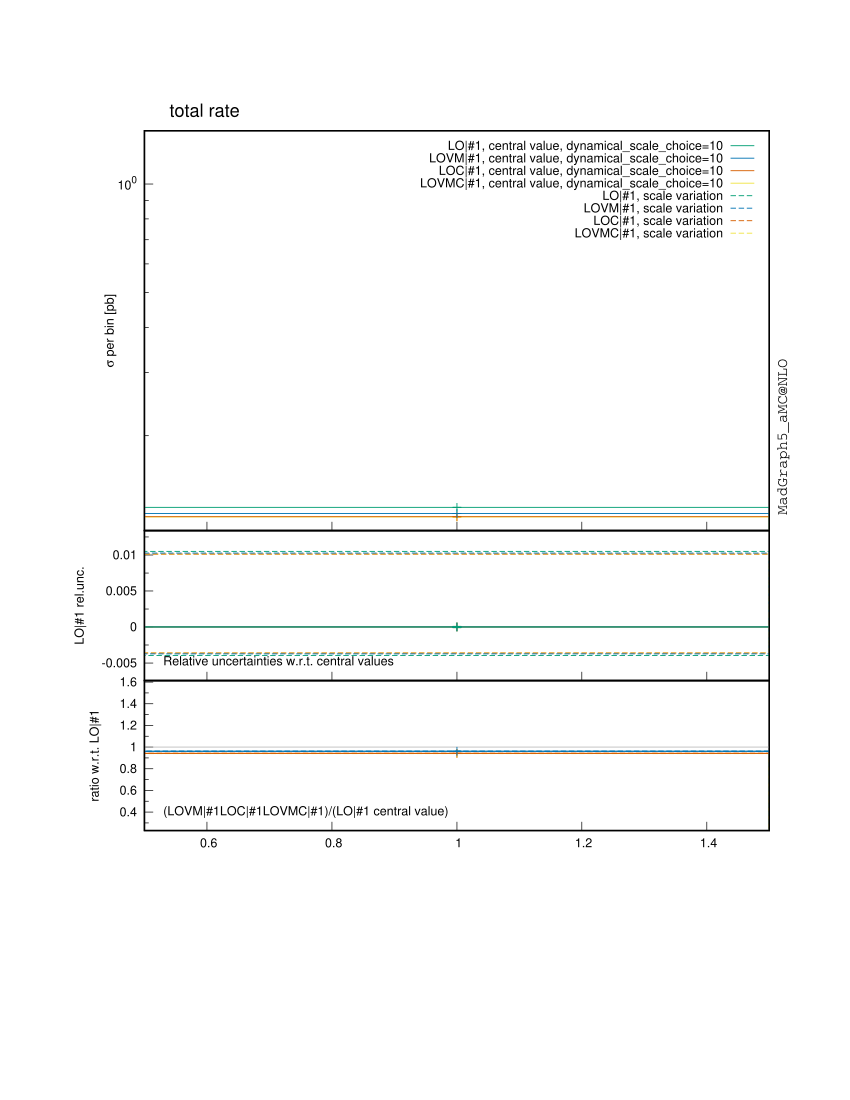

Generate this figure with gnuplot:

################################################################################
#
# This gnuplot file was generated by MadGraph5_aMC@NLO project, a program which 
# automatically generates Feynman diagrams and matrix elements for arbitrary
# high-energy processes in the Standard Model and beyond. It also perform the
# integration and/or generate events for these processes, at LO and NLO accuracy.
#
# For more information, visit madgraph.phys.ucl.ac.be and amcatnlo.web.cern.ch
#
################################################################################
# /farmstorage/marcozaro/MadGraph/mg5amcnlo/mupmum_wwvv_loonly/bin/internal/histograms.py /farmstorage/marcozaro/MadGraph/mg5amcnlo/mupmum_wwvv_loonly/SubProcesses/P0_mupmum_wpwmvevex/all_G2_2/MADatNLO.HwU /farmstorage/marcozaro/MadGraph/mg5amcnlo/mupmum_wwvv_loonly/SubProcesses/P0_mupmum_wpwmvmvmx/all_G2_150/MADatNLO.HwU /farmstorage/marcozaro/MadGraph/mg5amcnlo/mupmum_wwvv_loonly/SubProcesses/P0_mupmum_wpwmvevex/all_G2_1/MADatNLO.HwU /farmstorage/marcozaro/MadGraph/mg5amcnlo/mupmum_wwvv_loonly/SubProcesses/P0_mupmum_wpwmvevex/all_G2_4/MADatNLO.HwU /farmstorage/marcozaro/MadGraph/mg5amcnlo/mupmum_wwvv_loonly/SubProcesses/P0_mupmum_wpwmvevex/all_G2_3/MADatNLO.HwU /farmstorage/marcozaro/MadGraph/mg5amcnlo/mupmum_wwvv_loonly/SubProcesses/P0_mupmum_wpwmvmvmx/all_G3_85/MADatNLO.HwU /farmstorage/marcozaro/MadGraph/mg5amcnlo/mupmum_wwvv_loonly/SubProcesses/P0_mupmum_wpwmvevex/all_G1_6/MADatNLO.HwU /farmstorage/marcozaro/MadGraph/mg5amcnlo/mupmum_wwvv_loonly/SubProcesses/P0_mupmum_wpwmvmvmx/all_G3_80/MADatNLO.HwU /farmstorage/marcozaro/MadGraph/mg5amcnlo/mupmum_wwvv_loonly/SubProcesses/P0_mupmum_wpwmvevex/all_G1_5/MADatNLO.HwU /farmstorage/marcozaro/MadGraph/mg5amcnlo/mupmum_wwvv_loonly/SubProcesses/P0_mupmum_wpwmvmvmx/all_G3_9/MADatNLO.HwU /farmstorage/marcozaro/MadGraph/mg5amcnlo/mupmum_wwvv_loonly/SubProcesses/P0_mupmum_wpwmvmvmx/all_G3_81/MADatNLO.HwU /farmstorage/marcozaro/MadGraph/mg5amcnlo/mupmum_wwvv_loonly/SubProcesses/P0_mupmum_wpwmvevex/all_G1_2/MADatNLO.HwU /farmstorage/marcozaro/MadGraph/mg5amcnlo/mupmum_wwvv_loonly/SubProcesses/P0_mupmum_wpwmvmvmx/all_G3_42/MADatNLO.HwU /farmstorage/marcozaro/MadGraph/mg5amcnlo/mupmum_wwvv_loonly/SubProcesses/P0_mupmum_wpwmvmvmx/all_G2_14/MADatNLO.HwU /farmstorage/marcozaro/MadGraph/mg5amcnlo/mupmum_wwvv_loonly/SubProcesses/P0_mupmum_wpwmvmvmx/all_G3_22/MADatNLO.HwU /farmstorage/marcozaro/MadGraph/mg5amcnlo/mupmum_wwvv_loonly/SubProcesses/P0_mupmum_wpwmvmvmx/all_G3_38/MADatNLO.HwU /farmstorage/marcozaro/MadGraph/mg5amcnlo/mupmum_wwvv_loonly/SubProcesses/P0_mupmum_wpwmvmvmx/all_G3_57/MADatNLO.HwU /farmstorage/marcozaro/MadGraph/mg5amcnlo/mupmum_wwvv_loonly/SubProcesses/P0_mupmum_wpwmvmvmx/all_G3_71/MADatNLO.HwU /farmstorage/marcozaro/MadGraph/mg5amcnlo/mupmum_wwvv_loonly/SubProcesses/P0_mupmum_wpwmvmvmx/all_G3_86/MADatNLO.HwU /farmstorage/marcozaro/MadGraph/mg5amcnlo/mupmum_wwvv_loonly/SubProcesses/P0_mupmum_wpwmvevex/all_G1_1/MADatNLO.HwU /farmstorage/marcozaro/MadGraph/mg5amcnlo/mupmum_wwvv_loonly/SubProcesses/P0_mupmum_wpwmvmvmx/all_G2_399/MADatNLO.HwU /farmstorage/marcozaro/MadGraph/mg5amcnlo/mupmum_wwvv_loonly/SubProcesses/P0_mupmum_wpwmvmvmx/all_G3_33/MADatNLO.HwU /farmstorage/marcozaro/MadGraph/mg5amcnlo/mupmum_wwvv_loonly/SubProcesses/P0_mupmum_wpwmvmvmx/all_G2_120/MADatNLO.HwU /farmstorage/marcozaro/MadGraph/mg5amcnlo/mupmum_wwvv_loonly/SubProcesses/P0_mupmum_wpwmvmvmx/all_G3_51/MADatNLO.HwU /farmstorage/marcozaro/MadGraph/mg5amcnlo/mupmum_wwvv_loonly/SubProcesses/P0_mupmum_wpwmvmvmx/all_G3_2/MADatNLO.HwU /farmstorage/marcozaro/MadGraph/mg5amcnlo/mupmum_wwvv_loonly/SubProcesses/P0_mupmum_wpwmvmvmx/all_G3_66/MADatNLO.HwU /farmstorage/marcozaro/MadGraph/mg5amcnlo/mupmum_wwvv_loonly/SubProcesses/P0_mupmum_wpwmvmvmx/all_G3_60/MADatNLO.HwU /farmstorage/marcozaro/MadGraph/mg5amcnlo/mupmum_wwvv_loonly/SubProcesses/P0_mupmum_wpwmvevex/all_G1_3/MADatNLO.HwU /farmstorage/marcozaro/MadGraph/mg5amcnlo/mupmum_wwvv_loonly/SubProcesses/P0_mupmum_wpwmvmvmx/all_G3_61/MADatNLO.HwU /farmstorage/marcozaro/MadGraph/mg5amcnlo/mupmum_wwvv_loonly/SubProcesses/P0_mupmum_wpwmvmvmx/all_G3_89/MADatNLO.HwU /farmstorage/marcozaro/MadGraph/mg5amcnlo/mupmum_wwvv_loonly/SubProcesses/P0_mupmum_wpwmvmvmx/all_G3_53/MADatNLO.HwU /farmstorage/marcozaro/MadGraph/mg5amcnlo/mupmum_wwvv_loonly/SubProcesses/P0_mupmum_wpwmvmvmx/all_G3_84/MADatNLO.HwU /farmstorage/marcozaro/MadGraph/mg5amcnlo/mupmum_wwvv_loonly/SubProcesses/P0_mupmum_wpwmvmvmx/all_G3_73/MADatNLO.HwU /farmstorage/marcozaro/MadGraph/mg5amcnlo/mupmum_wwvv_loonly/SubProcesses/P0_mupmum_wpwmvevex/all_G1_4/MADatNLO.HwU /farmstorage/marcozaro/MadGraph/mg5amcnlo/mupmum_wwvv_loonly/SubProcesses/P0_mupmum_wpwmvmvmx/all_G3_37/MADatNLO.HwU /farmstorage/marcozaro/MadGraph/mg5amcnlo/mupmum_wwvv_loonly/SubProcesses/P0_mupmum_wpwmvmvmx/all_G3_93/MADatNLO.HwU /farmstorage/marcozaro/MadGraph/mg5amcnlo/mupmum_wwvv_loonly/SubProcesses/P0_mupmum_wpwmvmvmx/all_G3_31/MADatNLO.HwU /farmstorage/marcozaro/MadGraph/mg5amcnlo/mupmum_wwvv_loonly/SubProcesses/P0_mupmum_wpwmvmvmx/all_G2_128/MADatNLO.HwU /farmstorage/marcozaro/MadGraph/mg5amcnlo/mupmum_wwvv_loonly/SubProcesses/P0_mupmum_wpwmvmvmx/all_G2_350/MADatNLO.HwU /farmstorage/marcozaro/MadGraph/mg5amcnlo/mupmum_wwvv_loonly/SubProcesses/P0_mupmum_wpwmvmvmx/all_G3_13/MADatNLO.HwU /farmstorage/marcozaro/MadGraph/mg5amcnlo/mupmum_wwvv_loonly/SubProcesses/P0_mupmum_wpwmvmvmx/all_G3_59/MADatNLO.HwU /farmstorage/marcozaro/MadGraph/mg5amcnlo/mupmum_wwvv_loonly/SubProcesses/P0_mupmum_wpwmvmvmx/all_G3_24/MADatNLO.HwU /farmstorage/marcozaro/MadGraph/mg5amcnlo/mupmum_wwvv_loonly/SubProcesses/P0_mupmum_wpwmvmvmx/all_G3_52/MADatNLO.HwU /farmstorage/marcozaro/MadGraph/mg5amcnlo/mupmum_wwvv_loonly/SubProcesses/P0_mupmum_wpwmvmvmx/all_G3_65/MADatNLO.HwU /farmstorage/marcozaro/MadGraph/mg5amcnlo/mupmum_wwvv_loonly/SubProcesses/P0_mupmum_wpwmvmvmx/all_G3_8/MADatNLO.HwU /farmstorage/marcozaro/MadGraph/mg5amcnlo/mupmum_wwvv_loonly/SubProcesses/P0_mupmum_wpwmvmvmx/all_G3_41/MADatNLO.HwU /farmstorage/marcozaro/MadGraph/mg5amcnlo/mupmum_wwvv_loonly/SubProcesses/P0_mupmum_wpwmvmvmx/all_G3_29/MADatNLO.HwU /farmstorage/marcozaro/MadGraph/mg5amcnlo/mupmum_wwvv_loonly/SubProcesses/P0_mupmum_wpwmvmvmx/all_G3_17/MADatNLO.HwU /farmstorage/marcozaro/MadGraph/mg5amcnlo/mupmum_wwvv_loonly/SubProcesses/P0_mupmum_wpwmvmvmx/all_G3_54/MADatNLO.HwU /farmstorage/marcozaro/MadGraph/mg5amcnlo/mupmum_wwvv_loonly/SubProcesses/P0_mupmum_wpwmvmvmx/all_G3_20/MADatNLO.HwU /farmstorage/marcozaro/MadGraph/mg5amcnlo/mupmum_wwvv_loonly/SubProcesses/P0_mupmum_wpwmvmvmx/all_G3_46/MADatNLO.HwU /farmstorage/marcozaro/MadGraph/mg5amcnlo/mupmum_wwvv_loonly/SubProcesses/P0_mupmum_wpwmvmvmx/all_G3_91/MADatNLO.HwU /farmstorage/marcozaro/MadGraph/mg5amcnlo/mupmum_wwvv_loonly/SubProcesses/P0_mupmum_wpwmvmvmx/all_G3_36/MADatNLO.HwU /farmstorage/marcozaro/MadGraph/mg5amcnlo/mupmum_wwvv_loonly/SubProcesses/P0_mupmum_wpwmvmvmx/all_G3_55/MADatNLO.HwU /farmstorage/marcozaro/MadGraph/mg5amcnlo/mupmum_wwvv_loonly/SubProcesses/P0_mupmum_wpwmvmvmx/all_G2_329/MADatNLO.HwU /farmstorage/marcozaro/MadGraph/mg5amcnlo/mupmum_wwvv_loonly/SubProcesses/P0_mupmum_wpwmvmvmx/all_G3_7/MADatNLO.HwU /farmstorage/marcozaro/MadGraph/mg5amcnlo/mupmum_wwvv_loonly/SubProcesses/P0_mupmum_wpwmvmvmx/all_G3_28/MADatNLO.HwU /farmstorage/marcozaro/MadGraph/mg5amcnlo/mupmum_wwvv_loonly/SubProcesses/P0_mupmum_wpwmvmvmx/all_G3_82/MADatNLO.HwU /farmstorage/marcozaro/MadGraph/mg5amcnlo/mupmum_wwvv_loonly/SubProcesses/P0_mupmum_wpwmvmvmx/all_G3_18/MADatNLO.HwU /farmstorage/marcozaro/MadGraph/mg5amcnlo/mupmum_wwvv_loonly/SubProcesses/P0_mupmum_wpwmvmvmx/all_G3_47/MADatNLO.HwU /farmstorage/marcozaro/MadGraph/mg5amcnlo/mupmum_wwvv_loonly/SubProcesses/P0_mupmum_wpwmvmvmx/all_G3_44/MADatNLO.HwU /farmstorage/marcozaro/MadGraph/mg5amcnlo/mupmum_wwvv_loonly/SubProcesses/P0_mupmum_wpwmvmvmx/all_G3_56/MADatNLO.HwU /farmstorage/marcozaro/MadGraph/mg5amcnlo/mupmum_wwvv_loonly/SubProcesses/P0_mupmum_wpwmvmvmx/all_G3_50/MADatNLO.HwU /farmstorage/marcozaro/MadGraph/mg5amcnlo/mupmum_wwvv_loonly/SubProcesses/P0_mupmum_wpwmvmvmx/all_G3_48/MADatNLO.HwU /farmstorage/marcozaro/MadGraph/mg5amcnlo/mupmum_wwvv_loonly/SubProcesses/P0_mupmum_wpwmvmvmx/all_G3_64/MADatNLO.HwU /farmstorage/marcozaro/MadGraph/mg5amcnlo/mupmum_wwvv_loonly/SubProcesses/P0_mupmum_wpwmvmvmx/all_G3_58/MADatNLO.HwU /farmstorage/marcozaro/MadGraph/mg5amcnlo/mupmum_wwvv_loonly/SubProcesses/P0_mupmum_wpwmvmvmx/all_G3_99/MADatNLO.HwU /farmstorage/marcozaro/MadGraph/mg5amcnlo/mupmum_wwvv_loonly/SubProcesses/P0_mupmum_wpwmvmvmx/all_G3_76/MADatNLO.HwU /farmstorage/marcozaro/MadGraph/mg5amcnlo/mupmum_wwvv_loonly/SubProcesses/P0_mupmum_wpwmvmvmx/all_G3_79/MADatNLO.HwU /farmstorage/marcozaro/MadGraph/mg5amcnlo/mupmum_wwvv_loonly/SubProcesses/P0_mupmum_wpwmvmvmx/all_G3_40/MADatNLO.HwU /farmstorage/marcozaro/MadGraph/mg5amcnlo/mupmum_wwvv_loonly/SubProcesses/P0_mupmum_wpwmvmvmx/all_G3_96/MADatNLO.HwU /farmstorage/marcozaro/MadGraph/mg5amcnlo/mupmum_wwvv_loonly/SubProcesses/P0_mupmum_wpwmvmvmx/all_G3_21/MADatNLO.HwU /farmstorage/marcozaro/MadGraph/mg5amcnlo/mupmum_wwvv_loonly/SubProcesses/P0_mupmum_wpwmvmvmx/all_G3_88/MADatNLO.HwU /farmstorage/marcozaro/MadGraph/mg5amcnlo/mupmum_wwvv_loonly/SubProcesses/P0_mupmum_wpwmvmvmx/all_G3_98/MADatNLO.HwU /farmstorage/marcozaro/MadGraph/mg5amcnlo/mupmum_wwvv_loonly/SubProcesses/P0_mupmum_wpwmvmvmx/all_G3_23/MADatNLO.HwU /farmstorage/marcozaro/MadGraph/mg5amcnlo/mupmum_wwvv_loonly/SubProcesses/P0_mupmum_wpwmvmvmx/all_G2_2/MADatNLO.HwU /farmstorage/marcozaro/MadGraph/mg5amcnlo/mupmum_wwvv_loonly/SubProcesses/P0_mupmum_wpwmvmvmx/all_G2_88/MADatNLO.HwU /farmstorage/marcozaro/MadGraph/mg5amcnlo/mupmum_wwvv_loonly/SubProcesses/P0_mupmum_wpwmvmvmx/all_G3_5/MADatNLO.HwU /farmstorage/marcozaro/MadGraph/mg5amcnlo/mupmum_wwvv_loonly/SubProcesses/P0_mupmum_wpwmvmvmx/all_G3_15/MADatNLO.HwU /farmstorage/marcozaro/MadGraph/mg5amcnlo/mupmum_wwvv_loonly/SubProcesses/P0_mupmum_wpwmvmvmx/all_G3_11/MADatNLO.HwU /farmstorage/marcozaro/MadGraph/mg5amcnlo/mupmum_wwvv_loonly/SubProcesses/P0_mupmum_wpwmvmvmx/all_G3_49/MADatNLO.HwU /farmstorage/marcozaro/MadGraph/mg5amcnlo/mupmum_wwvv_loonly/SubProcesses/P0_mupmum_wpwmvmvmx/all_G3_32/MADatNLO.HwU /farmstorage/marcozaro/MadGraph/mg5amcnlo/mupmum_wwvv_loonly/SubProcesses/P0_mupmum_wpwmvmvmx/all_G3_19/MADatNLO.HwU /farmstorage/marcozaro/MadGraph/mg5amcnlo/mupmum_wwvv_loonly/SubProcesses/P0_mupmum_wpwmvmvmx/all_G2_318/MADatNLO.HwU /farmstorage/marcozaro/MadGraph/mg5amcnlo/mupmum_wwvv_loonly/SubProcesses/P0_mupmum_wpwmvmvmx/all_G3_75/MADatNLO.HwU /farmstorage/marcozaro/MadGraph/mg5amcnlo/mupmum_wwvv_loonly/SubProcesses/P0_mupmum_wpwmvmvmx/all_G3_77/MADatNLO.HwU /farmstorage/marcozaro/MadGraph/mg5amcnlo/mupmum_wwvv_loonly/SubProcesses/P0_mupmum_wpwmvmvmx/all_G3_1/MADatNLO.HwU /farmstorage/marcozaro/MadGraph/mg5amcnlo/mupmum_wwvv_loonly/SubProcesses/P0_mupmum_wpwmvmvmx/all_G2_366/MADatNLO.HwU /farmstorage/marcozaro/MadGraph/mg5amcnlo/mupmum_wwvv_loonly/SubProcesses/P0_mupmum_wpwmvmvmx/all_G3_83/MADatNLO.HwU /farmstorage/marcozaro/MadGraph/mg5amcnlo/mupmum_wwvv_loonly/SubProcesses/P0_mupmum_wpwmvmvmx/all_G3_39/MADatNLO.HwU /farmstorage/marcozaro/MadGraph/mg5amcnlo/mupmum_wwvv_loonly/SubProcesses/P0_mupmum_wpwmvmvmx/all_G3_25/MADatNLO.HwU /farmstorage/marcozaro/MadGraph/mg5amcnlo/mupmum_wwvv_loonly/SubProcesses/P0_mupmum_wpwmvmvmx/all_G3_70/MADatNLO.HwU /farmstorage/marcozaro/MadGraph/mg5amcnlo/mupmum_wwvv_loonly/SubProcesses/P0_mupmum_wpwmvmvmx/all_G3_62/MADatNLO.HwU /farmstorage/marcozaro/MadGraph/mg5amcnlo/mupmum_wwvv_loonly/SubProcesses/P0_mupmum_wpwmvmvmx/all_G3_12/MADatNLO.HwU /farmstorage/marcozaro/MadGraph/mg5amcnlo/mupmum_wwvv_loonly/SubProcesses/P0_mupmum_wpwmvmvmx/all_G3_10/MADatNLO.HwU /farmstorage/marcozaro/MadGraph/mg5amcnlo/mupmum_wwvv_loonly/SubProcesses/P0_mupmum_wpwmvmvmx/all_G3_27/MADatNLO.HwU /farmstorage/marcozaro/MadGraph/mg5amcnlo/mupmum_wwvv_loonly/SubProcesses/P0_mupmum_wpwmvmvmx/all_G2_71/MADatNLO.HwU /farmstorage/marcozaro/MadGraph/mg5amcnlo/mupmum_wwvv_loonly/SubProcesses/P0_mupmum_wpwmvmvmx/all_G3_45/MADatNLO.HwU /farmstorage/marcozaro/MadGraph/mg5amcnlo/mupmum_wwvv_loonly/SubProcesses/P0_mupmum_wpwmvmvmx/all_G3_4/MADatNLO.HwU /farmstorage/marcozaro/MadGraph/mg5amcnlo/mupmum_wwvv_loonly/SubProcesses/P0_mupmum_wpwmvmvmx/all_G3_6/MADatNLO.HwU /farmstorage/marcozaro/MadGraph/mg5amcnlo/mupmum_wwvv_loonly/SubProcesses/P0_mupmum_wpwmvmvmx/all_G2_97/MADatNLO.HwU /farmstorage/marcozaro/MadGraph/mg5amcnlo/mupmum_wwvv_loonly/SubProcesses/P0_mupmum_wpwmvmvmx/all_G3_26/MADatNLO.HwU /farmstorage/marcozaro/MadGraph/mg5amcnlo/mupmum_wwvv_loonly/SubProcesses/P0_mupmum_wpwmvmvmx/all_G3_100/MADatNLO.HwU /farmstorage/marcozaro/MadGraph/mg5amcnlo/mupmum_wwvv_loonly/SubProcesses/P0_mupmum_wpwmvmvmx/all_G3_78/MADatNLO.HwU /farmstorage/marcozaro/MadGraph/mg5amcnlo/mupmum_wwvv_loonly/SubProcesses/P0_mupmum_wpwmvmvmx/all_G3_68/MADatNLO.HwU /farmstorage/marcozaro/MadGraph/mg5amcnlo/mupmum_wwvv_loonly/SubProcesses/P0_mupmum_wpwmvmvmx/all_G3_74/MADatNLO.HwU /farmstorage/marcozaro/MadGraph/mg5amcnlo/mupmum_wwvv_loonly/SubProcesses/P0_mupmum_wpwmvmvmx/all_G3_92/MADatNLO.HwU /farmstorage/marcozaro/MadGraph/mg5amcnlo/mupmum_wwvv_loonly/SubProcesses/P0_mupmum_wpwmvmvmx/all_G3_69/MADatNLO.HwU /farmstorage/marcozaro/MadGraph/mg5amcnlo/mupmum_wwvv_loonly/SubProcesses/P0_mupmum_wpwmvmvmx/all_G2_351/MADatNLO.HwU /farmstorage/marcozaro/MadGraph/mg5amcnlo/mupmum_wwvv_loonly/SubProcesses/P0_mupmum_wpwmvmvmx/all_G2_388/MADatNLO.HwU /farmstorage/marcozaro/MadGraph/mg5amcnlo/mupmum_wwvv_loonly/SubProcesses/P0_mupmum_wpwmvmvmx/all_G3_87/MADatNLO.HwU /farmstorage/marcozaro/MadGraph/mg5amcnlo/mupmum_wwvv_loonly/SubProcesses/P0_mupmum_wpwmvmvmx/all_G3_63/MADatNLO.HwU /farmstorage/marcozaro/MadGraph/mg5amcnlo/mupmum_wwvv_loonly/SubProcesses/P0_mupmum_wpwmvmvmx/all_G2_309/MADatNLO.HwU /farmstorage/marcozaro/MadGraph/mg5amcnlo/mupmum_wwvv_loonly/SubProcesses/P0_mupmum_wpwmvmvmx/all_G3_72/MADatNLO.HwU /farmstorage/marcozaro/MadGraph/mg5amcnlo/mupmum_wwvv_loonly/SubProcesses/P0_mupmum_wpwmvmvmx/all_G3_90/MADatNLO.HwU /farmstorage/marcozaro/MadGraph/mg5amcnlo/mupmum_wwvv_loonly/SubProcesses/P0_mupmum_wpwmvmvmx/all_G3_3/MADatNLO.HwU /farmstorage/marcozaro/MadGraph/mg5amcnlo/mupmum_wwvv_loonly/SubProcesses/P0_mupmum_wpwmvmvmx/all_G3_95/MADatNLO.HwU /farmstorage/marcozaro/MadGraph/mg5amcnlo/mupmum_wwvv_loonly/SubProcesses/P0_mupmum_wpwmvmvmx/all_G3_14/MADatNLO.HwU /farmstorage/marcozaro/MadGraph/mg5amcnlo/mupmum_wwvv_loonly/SubProcesses/P0_mupmum_wpwmvmvmx/all_G3_43/MADatNLO.HwU /farmstorage/marcozaro/MadGraph/mg5amcnlo/mupmum_wwvv_loonly/SubProcesses/P0_mupmum_wpwmvmvmx/all_G3_16/MADatNLO.HwU /farmstorage/marcozaro/MadGraph/mg5amcnlo/mupmum_wwvv_loonly/SubProcesses/P0_mupmum_wpwmvmvmx/all_G3_97/MADatNLO.HwU /farmstorage/marcozaro/MadGraph/mg5amcnlo/mupmum_wwvv_loonly/SubProcesses/P0_mupmum_wpwmvmvmx/all_G2_35/MADatNLO.HwU /farmstorage/marcozaro/MadGraph/mg5amcnlo/mupmum_wwvv_loonly/SubProcesses/P0_mupmum_wpwmvmvmx/all_G3_30/MADatNLO.HwU /farmstorage/marcozaro/MadGraph/mg5amcnlo/mupmum_wwvv_loonly/SubProcesses/P0_mupmum_wpwmvmvmx/all_G3_35/MADatNLO.HwU /farmstorage/marcozaro/MadGraph/mg5amcnlo/mupmum_wwvv_loonly/SubProcesses/P0_mupmum_wpwmvmvmx/all_G3_67/MADatNLO.HwU /farmstorage/marcozaro/MadGraph/mg5amcnlo/mupmum_wwvv_loonly/SubProcesses/P0_mupmum_wpwmvmvmx/all_G2_281/MADatNLO.HwU /farmstorage/marcozaro/MadGraph/mg5amcnlo/mupmum_wwvv_loonly/SubProcesses/P0_mupmum_wpwmvmvmx/all_G2_294/MADatNLO.HwU /farmstorage/marcozaro/MadGraph/mg5amcnlo/mupmum_wwvv_loonly/SubProcesses/P0_mupmum_wpwmvmvmx/all_G2_67/MADatNLO.HwU /farmstorage/marcozaro/MadGraph/mg5amcnlo/mupmum_wwvv_loonly/SubProcesses/P0_mupmum_wpwmvmvmx/all_G2_274/MADatNLO.HwU /farmstorage/marcozaro/MadGraph/mg5amcnlo/mupmum_wwvv_loonly/SubProcesses/P0_mupmum_wpwmvmvmx/all_G2_342/MADatNLO.HwU /farmstorage/marcozaro/MadGraph/mg5amcnlo/mupmum_wwvv_loonly/SubProcesses/P0_mupmum_wpwmvmvmx/all_G2_352/MADatNLO.HwU /farmstorage/marcozaro/MadGraph/mg5amcnlo/mupmum_wwvv_loonly/SubProcesses/P0_mupmum_wpwmvmvmx/all_G2_199/MADatNLO.HwU /farmstorage/marcozaro/MadGraph/mg5amcnlo/mupmum_wwvv_loonly/SubProcesses/P0_mupmum_wpwmvmvmx/all_G2_3/MADatNLO.HwU /farmstorage/marcozaro/MadGraph/mg5amcnlo/mupmum_wwvv_loonly/SubProcesses/P0_mupmum_wpwmvmvmx/all_G2_116/MADatNLO.HwU /farmstorage/marcozaro/MadGraph/mg5amcnlo/mupmum_wwvv_loonly/SubProcesses/P0_mupmum_wpwmvmvmx/all_G3_94/MADatNLO.HwU /farmstorage/marcozaro/MadGraph/mg5amcnlo/mupmum_wwvv_loonly/SubProcesses/P0_mupmum_wpwmvmvmx/all_G2_142/MADatNLO.HwU /farmstorage/marcozaro/MadGraph/mg5amcnlo/mupmum_wwvv_loonly/SubProcesses/P0_mupmum_wpwmvmvmx/all_G3_34/MADatNLO.HwU /farmstorage/marcozaro/MadGraph/mg5amcnlo/mupmum_wwvv_loonly/SubProcesses/P0_mupmum_wpwmvmvmx/all_G2_79/MADatNLO.HwU /farmstorage/marcozaro/MadGraph/mg5amcnlo/mupmum_wwvv_loonly/SubProcesses/P0_mupmum_wpwmvmvmx/all_G2_353/MADatNLO.HwU /farmstorage/marcozaro/MadGraph/mg5amcnlo/mupmum_wwvv_loonly/SubProcesses/P0_mupmum_wpwmvmvmx/all_G2_183/MADatNLO.HwU /farmstorage/marcozaro/MadGraph/mg5amcnlo/mupmum_wwvv_loonly/SubProcesses/P0_mupmum_wpwmvmvmx/all_G2_94/MADatNLO.HwU /farmstorage/marcozaro/MadGraph/mg5amcnlo/mupmum_wwvv_loonly/SubProcesses/P0_mupmum_wpwmvmvmx/all_G2_33/MADatNLO.HwU /farmstorage/marcozaro/MadGraph/mg5amcnlo/mupmum_wwvv_loonly/SubProcesses/P0_mupmum_wpwmvmvmx/all_G2_143/MADatNLO.HwU /farmstorage/marcozaro/MadGraph/mg5amcnlo/mupmum_wwvv_loonly/SubProcesses/P0_mupmum_wpwmvmvmx/all_G2_253/MADatNLO.HwU /farmstorage/marcozaro/MadGraph/mg5amcnlo/mupmum_wwvv_loonly/SubProcesses/P0_mupmum_wpwmvmvmx/all_G2_291/MADatNLO.HwU /farmstorage/marcozaro/MadGraph/mg5amcnlo/mupmum_wwvv_loonly/SubProcesses/P0_mupmum_wpwmvmvmx/all_G2_41/MADatNLO.HwU /farmstorage/marcozaro/MadGraph/mg5amcnlo/mupmum_wwvv_loonly/SubProcesses/P0_mupmum_wpwmvmvmx/all_G2_115/MADatNLO.HwU /farmstorage/marcozaro/MadGraph/mg5amcnlo/mupmum_wwvv_loonly/SubProcesses/P0_mupmum_wpwmvmvmx/all_G2_49/MADatNLO.HwU /farmstorage/marcozaro/MadGraph/mg5amcnlo/mupmum_wwvv_loonly/SubProcesses/P0_mupmum_wpwmvmvmx/all_G2_110/MADatNLO.HwU /farmstorage/marcozaro/MadGraph/mg5amcnlo/mupmum_wwvv_loonly/SubProcesses/P0_mupmum_wpwmvmvmx/all_G2_206/MADatNLO.HwU /farmstorage/marcozaro/MadGraph/mg5amcnlo/mupmum_wwvv_loonly/SubProcesses/P0_mupmum_wpwmvmvmx/all_G2_200/MADatNLO.HwU /farmstorage/marcozaro/MadGraph/mg5amcnlo/mupmum_wwvv_loonly/SubProcesses/P0_mupmum_wpwmvmvmx/all_G2_298/MADatNLO.HwU /farmstorage/marcozaro/MadGraph/mg5amcnlo/mupmum_wwvv_loonly/SubProcesses/P0_mupmum_wpwmvmvmx/all_G2_339/MADatNLO.HwU /farmstorage/marcozaro/MadGraph/mg5amcnlo/mupmum_wwvv_loonly/SubProcesses/P0_mupmum_wpwmvmvmx/all_G2_218/MADatNLO.HwU /farmstorage/marcozaro/MadGraph/mg5amcnlo/mupmum_wwvv_loonly/SubProcesses/P0_mupmum_wpwmvmvmx/all_G2_319/MADatNLO.HwU /farmstorage/marcozaro/MadGraph/mg5amcnlo/mupmum_wwvv_loonly/SubProcesses/P0_mupmum_wpwmvmvmx/all_G2_231/MADatNLO.HwU /farmstorage/marcozaro/MadGraph/mg5amcnlo/mupmum_wwvv_loonly/SubProcesses/P0_mupmum_wpwmvmvmx/all_G2_42/MADatNLO.HwU /farmstorage/marcozaro/MadGraph/mg5amcnlo/mupmum_wwvv_loonly/SubProcesses/P0_mupmum_wpwmvmvmx/all_G2_396/MADatNLO.HwU /farmstorage/marcozaro/MadGraph/mg5amcnlo/mupmum_wwvv_loonly/SubProcesses/P0_mupmum_wpwmvmvmx/all_G2_24/MADatNLO.HwU /farmstorage/marcozaro/MadGraph/mg5amcnlo/mupmum_wwvv_loonly/SubProcesses/P0_mupmum_wpwmvmvmx/all_G2_296/MADatNLO.HwU /farmstorage/marcozaro/MadGraph/mg5amcnlo/mupmum_wwvv_loonly/SubProcesses/P0_mupmum_wpwmvmvmx/all_G2_279/MADatNLO.HwU /farmstorage/marcozaro/MadGraph/mg5amcnlo/mupmum_wwvv_loonly/SubProcesses/P0_mupmum_wpwmvmvmx/all_G2_102/MADatNLO.HwU /farmstorage/marcozaro/MadGraph/mg5amcnlo/mupmum_wwvv_loonly/SubProcesses/P0_mupmum_wpwmvmvmx/all_G2_108/MADatNLO.HwU /farmstorage/marcozaro/MadGraph/mg5amcnlo/mupmum_wwvv_loonly/SubProcesses/P0_mupmum_wpwmvmvmx/all_G2_59/MADatNLO.HwU /farmstorage/marcozaro/MadGraph/mg5amcnlo/mupmum_wwvv_loonly/SubProcesses/P0_mupmum_wpwmvmvmx/all_G2_347/MADatNLO.HwU /farmstorage/marcozaro/MadGraph/mg5amcnlo/mupmum_wwvv_loonly/SubProcesses/P0_mupmum_wpwmvmvmx/all_G2_131/MADatNLO.HwU /farmstorage/marcozaro/MadGraph/mg5amcnlo/mupmum_wwvv_loonly/SubProcesses/P0_mupmum_wpwmvmvmx/all_G2_173/MADatNLO.HwU /farmstorage/marcozaro/MadGraph/mg5amcnlo/mupmum_wwvv_loonly/SubProcesses/P0_mupmum_wpwmvmvmx/all_G2_198/MADatNLO.HwU /farmstorage/marcozaro/MadGraph/mg5amcnlo/mupmum_wwvv_loonly/SubProcesses/P0_mupmum_wpwmvmvmx/all_G2_212/MADatNLO.HwU /farmstorage/marcozaro/MadGraph/mg5amcnlo/mupmum_wwvv_loonly/SubProcesses/P0_mupmum_wpwmvmvmx/all_G2_174/MADatNLO.HwU /farmstorage/marcozaro/MadGraph/mg5amcnlo/mupmum_wwvv_loonly/SubProcesses/P0_mupmum_wpwmvmvmx/all_G2_25/MADatNLO.HwU /farmstorage/marcozaro/MadGraph/mg5amcnlo/mupmum_wwvv_loonly/SubProcesses/P0_mupmum_wpwmvmvmx/all_G2_227/MADatNLO.HwU /farmstorage/marcozaro/MadGraph/mg5amcnlo/mupmum_wwvv_loonly/SubProcesses/P0_mupmum_wpwmvmvmx/all_G2_63/MADatNLO.HwU /farmstorage/marcozaro/MadGraph/mg5amcnlo/mupmum_wwvv_loonly/SubProcesses/P0_mupmum_wpwmvmvmx/all_G2_211/MADatNLO.HwU /farmstorage/marcozaro/MadGraph/mg5amcnlo/mupmum_wwvv_loonly/SubProcesses/P0_mupmum_wpwmvmvmx/all_G2_385/MADatNLO.HwU /farmstorage/marcozaro/MadGraph/mg5amcnlo/mupmum_wwvv_loonly/SubProcesses/P0_mupmum_wpwmvmvmx/all_G2_168/MADatNLO.HwU /farmstorage/marcozaro/MadGraph/mg5amcnlo/mupmum_wwvv_loonly/SubProcesses/P0_mupmum_wpwmvmvmx/all_G2_269/MADatNLO.HwU /farmstorage/marcozaro/MadGraph/mg5amcnlo/mupmum_wwvv_loonly/SubProcesses/P0_mupmum_wpwmvmvmx/all_G2_289/MADatNLO.HwU /farmstorage/marcozaro/MadGraph/mg5amcnlo/mupmum_wwvv_loonly/SubProcesses/P0_mupmum_wpwmvmvmx/all_G2_325/MADatNLO.HwU /farmstorage/marcozaro/MadGraph/mg5amcnlo/mupmum_wwvv_loonly/SubProcesses/P0_mupmum_wpwmvmvmx/all_G2_189/MADatNLO.HwU /farmstorage/marcozaro/MadGraph/mg5amcnlo/mupmum_wwvv_loonly/SubProcesses/P0_mupmum_wpwmvmvmx/all_G2_293/MADatNLO.HwU /farmstorage/marcozaro/MadGraph/mg5amcnlo/mupmum_wwvv_loonly/SubProcesses/P0_mupmum_wpwmvmvmx/all_G2_197/MADatNLO.HwU /farmstorage/marcozaro/MadGraph/mg5amcnlo/mupmum_wwvv_loonly/SubProcesses/P0_mupmum_wpwmvmvmx/all_G2_328/MADatNLO.HwU /farmstorage/marcozaro/MadGraph/mg5amcnlo/mupmum_wwvv_loonly/SubProcesses/P0_mupmum_wpwmvmvmx/all_G2_38/MADatNLO.HwU /farmstorage/marcozaro/MadGraph/mg5amcnlo/mupmum_wwvv_loonly/SubProcesses/P0_mupmum_wpwmvmvmx/all_G2_343/MADatNLO.HwU /farmstorage/marcozaro/MadGraph/mg5amcnlo/mupmum_wwvv_loonly/SubProcesses/P0_mupmum_wpwmvmvmx/all_G2_89/MADatNLO.HwU /farmstorage/marcozaro/MadGraph/mg5amcnlo/mupmum_wwvv_loonly/SubProcesses/P0_mupmum_wpwmvmvmx/all_G2_103/MADatNLO.HwU /farmstorage/marcozaro/MadGraph/mg5amcnlo/mupmum_wwvv_loonly/SubProcesses/P0_mupmum_wpwmvmvmx/all_G2_95/MADatNLO.HwU /farmstorage/marcozaro/MadGraph/mg5amcnlo/mupmum_wwvv_loonly/SubProcesses/P0_mupmum_wpwmvmvmx/all_G2_69/MADatNLO.HwU /farmstorage/marcozaro/MadGraph/mg5amcnlo/mupmum_wwvv_loonly/SubProcesses/P0_mupmum_wpwmvmvmx/all_G2_307/MADatNLO.HwU /farmstorage/marcozaro/MadGraph/mg5amcnlo/mupmum_wwvv_loonly/SubProcesses/P0_mupmum_wpwmvmvmx/all_G2_83/MADatNLO.HwU /farmstorage/marcozaro/MadGraph/mg5amcnlo/mupmum_wwvv_loonly/SubProcesses/P0_mupmum_wpwmvmvmx/all_G2_15/MADatNLO.HwU /farmstorage/marcozaro/MadGraph/mg5amcnlo/mupmum_wwvv_loonly/SubProcesses/P0_mupmum_wpwmvmvmx/all_G2_149/MADatNLO.HwU /farmstorage/marcozaro/MadGraph/mg5amcnlo/mupmum_wwvv_loonly/SubProcesses/P0_mupmum_wpwmvmvmx/all_G2_243/MADatNLO.HwU /farmstorage/marcozaro/MadGraph/mg5amcnlo/mupmum_wwvv_loonly/SubProcesses/P0_mupmum_wpwmvmvmx/all_G2_370/MADatNLO.HwU /farmstorage/marcozaro/MadGraph/mg5amcnlo/mupmum_wwvv_loonly/SubProcesses/P0_mupmum_wpwmvmvmx/all_G2_36/MADatNLO.HwU /farmstorage/marcozaro/MadGraph/mg5amcnlo/mupmum_wwvv_loonly/SubProcesses/P0_mupmum_wpwmvmvmx/all_G2_74/MADatNLO.HwU /farmstorage/marcozaro/MadGraph/mg5amcnlo/mupmum_wwvv_loonly/SubProcesses/P0_mupmum_wpwmvmvmx/all_G2_372/MADatNLO.HwU /farmstorage/marcozaro/MadGraph/mg5amcnlo/mupmum_wwvv_loonly/SubProcesses/P0_mupmum_wpwmvmvmx/all_G2_373/MADatNLO.HwU /farmstorage/marcozaro/MadGraph/mg5amcnlo/mupmum_wwvv_loonly/SubProcesses/P0_mupmum_wpwmvmvmx/all_G2_8/MADatNLO.HwU /farmstorage/marcozaro/MadGraph/mg5amcnlo/mupmum_wwvv_loonly/SubProcesses/P0_mupmum_wpwmvmvmx/all_G2_28/MADatNLO.HwU /farmstorage/marcozaro/MadGraph/mg5amcnlo/mupmum_wwvv_loonly/SubProcesses/P0_mupmum_wpwmvmvmx/all_G2_137/MADatNLO.HwU /farmstorage/marcozaro/MadGraph/mg5amcnlo/mupmum_wwvv_loonly/SubProcesses/P0_mupmum_wpwmvmvmx/all_G2_261/MADatNLO.HwU /farmstorage/marcozaro/MadGraph/mg5amcnlo/mupmum_wwvv_loonly/SubProcesses/P0_mupmum_wpwmvmvmx/all_G2_356/MADatNLO.HwU /farmstorage/marcozaro/MadGraph/mg5amcnlo/mupmum_wwvv_loonly/SubProcesses/P0_mupmum_wpwmvmvmx/all_G2_127/MADatNLO.HwU /farmstorage/marcozaro/MadGraph/mg5amcnlo/mupmum_wwvv_loonly/SubProcesses/P0_mupmum_wpwmvmvmx/all_G2_220/MADatNLO.HwU /farmstorage/marcozaro/MadGraph/mg5amcnlo/mupmum_wwvv_loonly/SubProcesses/P0_mupmum_wpwmvmvmx/all_G2_330/MADatNLO.HwU /farmstorage/marcozaro/MadGraph/mg5amcnlo/mupmum_wwvv_loonly/SubProcesses/P0_mupmum_wpwmvmvmx/all_G2_390/MADatNLO.HwU /farmstorage/marcozaro/MadGraph/mg5amcnlo/mupmum_wwvv_loonly/SubProcesses/P0_mupmum_wpwmvmvmx/all_G2_354/MADatNLO.HwU /farmstorage/marcozaro/MadGraph/mg5amcnlo/mupmum_wwvv_loonly/SubProcesses/P0_mupmum_wpwmvmvmx/all_G2_332/MADatNLO.HwU /farmstorage/marcozaro/MadGraph/mg5amcnlo/mupmum_wwvv_loonly/SubProcesses/P0_mupmum_wpwmvmvmx/all_G2_164/MADatNLO.HwU /farmstorage/marcozaro/MadGraph/mg5amcnlo/mupmum_wwvv_loonly/SubProcesses/P0_mupmum_wpwmvmvmx/all_G2_107/MADatNLO.HwU /farmstorage/marcozaro/MadGraph/mg5amcnlo/mupmum_wwvv_loonly/SubProcesses/P0_mupmum_wpwmvmvmx/all_G2_221/MADatNLO.HwU /farmstorage/marcozaro/MadGraph/mg5amcnlo/mupmum_wwvv_loonly/SubProcesses/P0_mupmum_wpwmvmvmx/all_G2_340/MADatNLO.HwU /farmstorage/marcozaro/MadGraph/mg5amcnlo/mupmum_wwvv_loonly/SubProcesses/P0_mupmum_wpwmvmvmx/all_G2_130/MADatNLO.HwU /farmstorage/marcozaro/MadGraph/mg5amcnlo/mupmum_wwvv_loonly/SubProcesses/P0_mupmum_wpwmvmvmx/all_G2_29/MADatNLO.HwU /farmstorage/marcozaro/MadGraph/mg5amcnlo/mupmum_wwvv_loonly/SubProcesses/P0_mupmum_wpwmvmvmx/all_G2_182/MADatNLO.HwU /farmstorage/marcozaro/MadGraph/mg5amcnlo/mupmum_wwvv_loonly/SubProcesses/P0_mupmum_wpwmvmvmx/all_G2_280/MADatNLO.HwU /farmstorage/marcozaro/MadGraph/mg5amcnlo/mupmum_wwvv_loonly/SubProcesses/P0_mupmum_wpwmvmvmx/all_G2_201/MADatNLO.HwU /farmstorage/marcozaro/MadGraph/mg5amcnlo/mupmum_wwvv_loonly/SubProcesses/P0_mupmum_wpwmvmvmx/all_G2_86/MADatNLO.HwU /farmstorage/marcozaro/MadGraph/mg5amcnlo/mupmum_wwvv_loonly/SubProcesses/P0_mupmum_wpwmvmvmx/all_G2_223/MADatNLO.HwU /farmstorage/marcozaro/MadGraph/mg5amcnlo/mupmum_wwvv_loonly/SubProcesses/P0_mupmum_wpwmvmvmx/all_G2_85/MADatNLO.HwU /farmstorage/marcozaro/MadGraph/mg5amcnlo/mupmum_wwvv_loonly/SubProcesses/P0_mupmum_wpwmvmvmx/all_G2_389/MADatNLO.HwU /farmstorage/marcozaro/MadGraph/mg5amcnlo/mupmum_wwvv_loonly/SubProcesses/P0_mupmum_wpwmvmvmx/all_G2_205/MADatNLO.HwU /farmstorage/marcozaro/MadGraph/mg5amcnlo/mupmum_wwvv_loonly/SubProcesses/P0_mupmum_wpwmvmvmx/all_G2_158/MADatNLO.HwU /farmstorage/marcozaro/MadGraph/mg5amcnlo/mupmum_wwvv_loonly/SubProcesses/P0_mupmum_wpwmvmvmx/all_G2_17/MADatNLO.HwU /farmstorage/marcozaro/MadGraph/mg5amcnlo/mupmum_wwvv_loonly/SubProcesses/P0_mupmum_wpwmvmvmx/all_G2_57/MADatNLO.HwU /farmstorage/marcozaro/MadGraph/mg5amcnlo/mupmum_wwvv_loonly/SubProcesses/P0_mupmum_wpwmvmvmx/all_G2_155/MADatNLO.HwU /farmstorage/marcozaro/MadGraph/mg5amcnlo/mupmum_wwvv_loonly/SubProcesses/P0_mupmum_wpwmvmvmx/all_G2_246/MADatNLO.HwU /farmstorage/marcozaro/MadGraph/mg5amcnlo/mupmum_wwvv_loonly/SubProcesses/P0_mupmum_wpwmvmvmx/all_G2_193/MADatNLO.HwU /farmstorage/marcozaro/MadGraph/mg5amcnlo/mupmum_wwvv_loonly/SubProcesses/P0_mupmum_wpwmvmvmx/all_G2_322/MADatNLO.HwU /farmstorage/marcozaro/MadGraph/mg5amcnlo/mupmum_wwvv_loonly/SubProcesses/P0_mupmum_wpwmvmvmx/all_G2_233/MADatNLO.HwU /farmstorage/marcozaro/MadGraph/mg5amcnlo/mupmum_wwvv_loonly/SubProcesses/P0_mupmum_wpwmvmvmx/all_G2_362/MADatNLO.HwU /farmstorage/marcozaro/MadGraph/mg5amcnlo/mupmum_wwvv_loonly/SubProcesses/P0_mupmum_wpwmvmvmx/all_G2_54/MADatNLO.HwU /farmstorage/marcozaro/MadGraph/mg5amcnlo/mupmum_wwvv_loonly/SubProcesses/P0_mupmum_wpwmvmvmx/all_G2_275/MADatNLO.HwU /farmstorage/marcozaro/MadGraph/mg5amcnlo/mupmum_wwvv_loonly/SubProcesses/P0_mupmum_wpwmvmvmx/all_G2_317/MADatNLO.HwU /farmstorage/marcozaro/MadGraph/mg5amcnlo/mupmum_wwvv_loonly/SubProcesses/P0_mupmum_wpwmvmvmx/all_G2_178/MADatNLO.HwU /farmstorage/marcozaro/MadGraph/mg5amcnlo/mupmum_wwvv_loonly/SubProcesses/P0_mupmum_wpwmvmvmx/all_G2_300/MADatNLO.HwU /farmstorage/marcozaro/MadGraph/mg5amcnlo/mupmum_wwvv_loonly/SubProcesses/P0_mupmum_wpwmvmvmx/all_G2_68/MADatNLO.HwU /farmstorage/marcozaro/MadGraph/mg5amcnlo/mupmum_wwvv_loonly/SubProcesses/P0_mupmum_wpwmvmvmx/all_G2_359/MADatNLO.HwU /farmstorage/marcozaro/MadGraph/mg5amcnlo/mupmum_wwvv_loonly/SubProcesses/P0_mupmum_wpwmvmvmx/all_G2_290/MADatNLO.HwU /farmstorage/marcozaro/MadGraph/mg5amcnlo/mupmum_wwvv_loonly/SubProcesses/P0_mupmum_wpwmvmvmx/all_G2_226/MADatNLO.HwU /farmstorage/marcozaro/MadGraph/mg5amcnlo/mupmum_wwvv_loonly/SubProcesses/P0_mupmum_wpwmvmvmx/all_G2_228/MADatNLO.HwU /farmstorage/marcozaro/MadGraph/mg5amcnlo/mupmum_wwvv_loonly/SubProcesses/P0_mupmum_wpwmvmvmx/all_G2_235/MADatNLO.HwU /farmstorage/marcozaro/MadGraph/mg5amcnlo/mupmum_wwvv_loonly/SubProcesses/P0_mupmum_wpwmvmvmx/all_G2_263/MADatNLO.HwU /farmstorage/marcozaro/MadGraph/mg5amcnlo/mupmum_wwvv_loonly/SubProcesses/P0_mupmum_wpwmvmvmx/all_G2_188/MADatNLO.HwU /farmstorage/marcozaro/MadGraph/mg5amcnlo/mupmum_wwvv_loonly/SubProcesses/P0_mupmum_wpwmvmvmx/all_G2_140/MADatNLO.HwU /farmstorage/marcozaro/MadGraph/mg5amcnlo/mupmum_wwvv_loonly/SubProcesses/P0_mupmum_wpwmvmvmx/all_G2_10/MADatNLO.HwU /farmstorage/marcozaro/MadGraph/mg5amcnlo/mupmum_wwvv_loonly/SubProcesses/P0_mupmum_wpwmvmvmx/all_G2_39/MADatNLO.HwU /farmstorage/marcozaro/MadGraph/mg5amcnlo/mupmum_wwvv_loonly/SubProcesses/P0_mupmum_wpwmvmvmx/all_G2_60/MADatNLO.HwU /farmstorage/marcozaro/MadGraph/mg5amcnlo/mupmum_wwvv_loonly/SubProcesses/P0_mupmum_wpwmvmvmx/all_G2_5/MADatNLO.HwU /farmstorage/marcozaro/MadGraph/mg5amcnlo/mupmum_wwvv_loonly/SubProcesses/P0_mupmum_wpwmvmvmx/all_G2_56/MADatNLO.HwU /farmstorage/marcozaro/MadGraph/mg5amcnlo/mupmum_wwvv_loonly/SubProcesses/P0_mupmum_wpwmvmvmx/all_G2_196/MADatNLO.HwU /farmstorage/marcozaro/MadGraph/mg5amcnlo/mupmum_wwvv_loonly/SubProcesses/P0_mupmum_wpwmvmvmx/all_G2_239/MADatNLO.HwU /farmstorage/marcozaro/MadGraph/mg5amcnlo/mupmum_wwvv_loonly/SubProcesses/P0_mupmum_wpwmvmvmx/all_G2_32/MADatNLO.HwU /farmstorage/marcozaro/MadGraph/mg5amcnlo/mupmum_wwvv_loonly/SubProcesses/P0_mupmum_wpwmvmvmx/all_G2_219/MADatNLO.HwU /farmstorage/marcozaro/MadGraph/mg5amcnlo/mupmum_wwvv_loonly/SubProcesses/P0_mupmum_wpwmvmvmx/all_G2_327/MADatNLO.HwU /farmstorage/marcozaro/MadGraph/mg5amcnlo/mupmum_wwvv_loonly/SubProcesses/P0_mupmum_wpwmvmvmx/all_G2_248/MADatNLO.HwU /farmstorage/marcozaro/MadGraph/mg5amcnlo/mupmum_wwvv_loonly/SubProcesses/P0_mupmum_wpwmvmvmx/all_G2_185/MADatNLO.HwU /farmstorage/marcozaro/MadGraph/mg5amcnlo/mupmum_wwvv_loonly/SubProcesses/P0_mupmum_wpwmvmvmx/all_G2_335/MADatNLO.HwU /farmstorage/marcozaro/MadGraph/mg5amcnlo/mupmum_wwvv_loonly/SubProcesses/P0_mupmum_wpwmvmvmx/all_G2_30/MADatNLO.HwU /farmstorage/marcozaro/MadGraph/mg5amcnlo/mupmum_wwvv_loonly/SubProcesses/P0_mupmum_wpwmvmvmx/all_G2_304/MADatNLO.HwU /farmstorage/marcozaro/MadGraph/mg5amcnlo/mupmum_wwvv_loonly/SubProcesses/P0_mupmum_wpwmvmvmx/all_G2_266/MADatNLO.HwU /farmstorage/marcozaro/MadGraph/mg5amcnlo/mupmum_wwvv_loonly/SubProcesses/P0_mupmum_wpwmvmvmx/all_G2_62/MADatNLO.HwU /farmstorage/marcozaro/MadGraph/mg5amcnlo/mupmum_wwvv_loonly/SubProcesses/P0_mupmum_wpwmvmvmx/all_G2_394/MADatNLO.HwU /farmstorage/marcozaro/MadGraph/mg5amcnlo/mupmum_wwvv_loonly/SubProcesses/P0_mupmum_wpwmvmvmx/all_G2_170/MADatNLO.HwU /farmstorage/marcozaro/MadGraph/mg5amcnlo/mupmum_wwvv_loonly/SubProcesses/P0_mupmum_wpwmvmvmx/all_G2_241/MADatNLO.HwU /farmstorage/marcozaro/MadGraph/mg5amcnlo/mupmum_wwvv_loonly/SubProcesses/P0_mupmum_wpwmvmvmx/all_G2_285/MADatNLO.HwU /farmstorage/marcozaro/MadGraph/mg5amcnlo/mupmum_wwvv_loonly/SubProcesses/P0_mupmum_wpwmvmvmx/all_G2_144/MADatNLO.HwU /farmstorage/marcozaro/MadGraph/mg5amcnlo/mupmum_wwvv_loonly/SubProcesses/P0_mupmum_wpwmvmvmx/all_G2_312/MADatNLO.HwU /farmstorage/marcozaro/MadGraph/mg5amcnlo/mupmum_wwvv_loonly/SubProcesses/P0_mupmum_wpwmvmvmx/all_G2_270/MADatNLO.HwU /farmstorage/marcozaro/MadGraph/mg5amcnlo/mupmum_wwvv_loonly/SubProcesses/P0_mupmum_wpwmvmvmx/all_G2_320/MADatNLO.HwU /farmstorage/marcozaro/MadGraph/mg5amcnlo/mupmum_wwvv_loonly/SubProcesses/P0_mupmum_wpwmvmvmx/all_G2_375/MADatNLO.HwU /farmstorage/marcozaro/MadGraph/mg5amcnlo/mupmum_wwvv_loonly/SubProcesses/P0_mupmum_wpwmvmvmx/all_G2_256/MADatNLO.HwU /farmstorage/marcozaro/MadGraph/mg5amcnlo/mupmum_wwvv_loonly/SubProcesses/P0_mupmum_wpwmvmvmx/all_G2_37/MADatNLO.HwU /farmstorage/marcozaro/MadGraph/mg5amcnlo/mupmum_wwvv_loonly/SubProcesses/P0_mupmum_wpwmvmvmx/all_G2_232/MADatNLO.HwU /farmstorage/marcozaro/MadGraph/mg5amcnlo/mupmum_wwvv_loonly/SubProcesses/P0_mupmum_wpwmvmvmx/all_G2_111/MADatNLO.HwU /farmstorage/marcozaro/MadGraph/mg5amcnlo/mupmum_wwvv_loonly/SubProcesses/P0_mupmum_wpwmvmvmx/all_G2_133/MADatNLO.HwU /farmstorage/marcozaro/MadGraph/mg5amcnlo/mupmum_wwvv_loonly/SubProcesses/P0_mupmum_wpwmvmvmx/all_G2_122/MADatNLO.HwU /farmstorage/marcozaro/MadGraph/mg5amcnlo/mupmum_wwvv_loonly/SubProcesses/P0_mupmum_wpwmvmvmx/all_G2_259/MADatNLO.HwU /farmstorage/marcozaro/MadGraph/mg5amcnlo/mupmum_wwvv_loonly/SubProcesses/P0_mupmum_wpwmvmvmx/all_G2_357/MADatNLO.HwU /farmstorage/marcozaro/MadGraph/mg5amcnlo/mupmum_wwvv_loonly/SubProcesses/P0_mupmum_wpwmvmvmx/all_G2_321/MADatNLO.HwU /farmstorage/marcozaro/MadGraph/mg5amcnlo/mupmum_wwvv_loonly/SubProcesses/P0_mupmum_wpwmvmvmx/all_G2_369/MADatNLO.HwU /farmstorage/marcozaro/MadGraph/mg5amcnlo/mupmum_wwvv_loonly/SubProcesses/P0_mupmum_wpwmvmvmx/all_G2_175/MADatNLO.HwU /farmstorage/marcozaro/MadGraph/mg5amcnlo/mupmum_wwvv_loonly/SubProcesses/P0_mupmum_wpwmvmvmx/all_G2_117/MADatNLO.HwU /farmstorage/marcozaro/MadGraph/mg5amcnlo/mupmum_wwvv_loonly/SubProcesses/P0_mupmum_wpwmvmvmx/all_G2_65/MADatNLO.HwU /farmstorage/marcozaro/MadGraph/mg5amcnlo/mupmum_wwvv_loonly/SubProcesses/P0_mupmum_wpwmvmvmx/all_G2_46/MADatNLO.HwU /farmstorage/marcozaro/MadGraph/mg5amcnlo/mupmum_wwvv_loonly/SubProcesses/P0_mupmum_wpwmvmvmx/all_G2_380/MADatNLO.HwU /farmstorage/marcozaro/MadGraph/mg5amcnlo/mupmum_wwvv_loonly/SubProcesses/P0_mupmum_wpwmvmvmx/all_G2_99/MADatNLO.HwU /farmstorage/marcozaro/MadGraph/mg5amcnlo/mupmum_wwvv_loonly/SubProcesses/P0_mupmum_wpwmvmvmx/all_G2_224/MADatNLO.HwU /farmstorage/marcozaro/MadGraph/mg5amcnlo/mupmum_wwvv_loonly/SubProcesses/P0_mupmum_wpwmvmvmx/all_G2_273/MADatNLO.HwU /farmstorage/marcozaro/MadGraph/mg5amcnlo/mupmum_wwvv_loonly/SubProcesses/P0_mupmum_wpwmvmvmx/all_G2_138/MADatNLO.HwU /farmstorage/marcozaro/MadGraph/mg5amcnlo/mupmum_wwvv_loonly/SubProcesses/P0_mupmum_wpwmvmvmx/all_G2_52/MADatNLO.HwU /farmstorage/marcozaro/MadGraph/mg5amcnlo/mupmum_wwvv_loonly/SubProcesses/P0_mupmum_wpwmvmvmx/all_G2_76/MADatNLO.HwU /farmstorage/marcozaro/MadGraph/mg5amcnlo/mupmum_wwvv_loonly/SubProcesses/P0_mupmum_wpwmvmvmx/all_G2_78/MADatNLO.HwU /farmstorage/marcozaro/MadGraph/mg5amcnlo/mupmum_wwvv_loonly/SubProcesses/P0_mupmum_wpwmvmvmx/all_G2_55/MADatNLO.HwU /farmstorage/marcozaro/MadGraph/mg5amcnlo/mupmum_wwvv_loonly/SubProcesses/P0_mupmum_wpwmvmvmx/all_G2_22/MADatNLO.HwU /farmstorage/marcozaro/MadGraph/mg5amcnlo/mupmum_wwvv_loonly/SubProcesses/P0_mupmum_wpwmvmvmx/all_G2_379/MADatNLO.HwU /farmstorage/marcozaro/MadGraph/mg5amcnlo/mupmum_wwvv_loonly/SubProcesses/P0_mupmum_wpwmvmvmx/all_G2_96/MADatNLO.HwU /farmstorage/marcozaro/MadGraph/mg5amcnlo/mupmum_wwvv_loonly/SubProcesses/P0_mupmum_wpwmvmvmx/all_G2_242/MADatNLO.HwU /farmstorage/marcozaro/MadGraph/mg5amcnlo/mupmum_wwvv_loonly/SubProcesses/P0_mupmum_wpwmvmvmx/all_G2_393/MADatNLO.HwU /farmstorage/marcozaro/MadGraph/mg5amcnlo/mupmum_wwvv_loonly/SubProcesses/P0_mupmum_wpwmvmvmx/all_G2_50/MADatNLO.HwU /farmstorage/marcozaro/MadGraph/mg5amcnlo/mupmum_wwvv_loonly/SubProcesses/P0_mupmum_wpwmvmvmx/all_G2_194/MADatNLO.HwU /farmstorage/marcozaro/MadGraph/mg5amcnlo/mupmum_wwvv_loonly/SubProcesses/P0_mupmum_wpwmvmvmx/all_G2_125/MADatNLO.HwU /farmstorage/marcozaro/MadGraph/mg5amcnlo/mupmum_wwvv_loonly/SubProcesses/P0_mupmum_wpwmvmvmx/all_G2_73/MADatNLO.HwU /farmstorage/marcozaro/MadGraph/mg5amcnlo/mupmum_wwvv_loonly/SubProcesses/P0_mupmum_wpwmvmvmx/all_G2_367/MADatNLO.HwU /farmstorage/marcozaro/MadGraph/mg5amcnlo/mupmum_wwvv_loonly/SubProcesses/P0_mupmum_wpwmvmvmx/all_G2_82/MADatNLO.HwU /farmstorage/marcozaro/MadGraph/mg5amcnlo/mupmum_wwvv_loonly/SubProcesses/P0_mupmum_wpwmvmvmx/all_G2_184/MADatNLO.HwU /farmstorage/marcozaro/MadGraph/mg5amcnlo/mupmum_wwvv_loonly/SubProcesses/P0_mupmum_wpwmvmvmx/all_G2_282/MADatNLO.HwU /farmstorage/marcozaro/MadGraph/mg5amcnlo/mupmum_wwvv_loonly/SubProcesses/P0_mupmum_wpwmvmvmx/all_G2_163/MADatNLO.HwU /farmstorage/marcozaro/MadGraph/mg5amcnlo/mupmum_wwvv_loonly/SubProcesses/P0_mupmum_wpwmvmvmx/all_G2_181/MADatNLO.HwU /farmstorage/marcozaro/MadGraph/mg5amcnlo/mupmum_wwvv_loonly/SubProcesses/P0_mupmum_wpwmvmvmx/all_G2_392/MADatNLO.HwU /farmstorage/marcozaro/MadGraph/mg5amcnlo/mupmum_wwvv_loonly/SubProcesses/P0_mupmum_wpwmvmvmx/all_G2_284/MADatNLO.HwU /farmstorage/marcozaro/MadGraph/mg5amcnlo/mupmum_wwvv_loonly/SubProcesses/P0_mupmum_wpwmvmvmx/all_G2_365/MADatNLO.HwU /farmstorage/marcozaro/MadGraph/mg5amcnlo/mupmum_wwvv_loonly/SubProcesses/P0_mupmum_wpwmvmvmx/all_G2_349/MADatNLO.HwU /farmstorage/marcozaro/MadGraph/mg5amcnlo/mupmum_wwvv_loonly/SubProcesses/P0_mupmum_wpwmvmvmx/all_G2_165/MADatNLO.HwU /farmstorage/marcozaro/MadGraph/mg5amcnlo/mupmum_wwvv_loonly/SubProcesses/P0_mupmum_wpwmvmvmx/all_G2_207/MADatNLO.HwU /farmstorage/marcozaro/MadGraph/mg5amcnlo/mupmum_wwvv_loonly/SubProcesses/P0_mupmum_wpwmvmvmx/all_G2_47/MADatNLO.HwU /farmstorage/marcozaro/MadGraph/mg5amcnlo/mupmum_wwvv_loonly/SubProcesses/P0_mupmum_wpwmvmvmx/all_G2_106/MADatNLO.HwU /farmstorage/marcozaro/MadGraph/mg5amcnlo/mupmum_wwvv_loonly/SubProcesses/P0_mupmum_wpwmvmvmx/all_G2_12/MADatNLO.HwU /farmstorage/marcozaro/MadGraph/mg5amcnlo/mupmum_wwvv_loonly/SubProcesses/P0_mupmum_wpwmvmvmx/all_G2_202/MADatNLO.HwU /farmstorage/marcozaro/MadGraph/mg5amcnlo/mupmum_wwvv_loonly/SubProcesses/P0_mupmum_wpwmvmvmx/all_G2_11/MADatNLO.HwU /farmstorage/marcozaro/MadGraph/mg5amcnlo/mupmum_wwvv_loonly/SubProcesses/P0_mupmum_wpwmvmvmx/all_G2_315/MADatNLO.HwU /farmstorage/marcozaro/MadGraph/mg5amcnlo/mupmum_wwvv_loonly/SubProcesses/P0_mupmum_wpwmvmvmx/all_G2_278/MADatNLO.HwU /farmstorage/marcozaro/MadGraph/mg5amcnlo/mupmum_wwvv_loonly/SubProcesses/P0_mupmum_wpwmvmvmx/all_G2_358/MADatNLO.HwU /farmstorage/marcozaro/MadGraph/mg5amcnlo/mupmum_wwvv_loonly/SubProcesses/P0_mupmum_wpwmvmvmx/all_G2_167/MADatNLO.HwU /farmstorage/marcozaro/MadGraph/mg5amcnlo/mupmum_wwvv_loonly/SubProcesses/P0_mupmum_wpwmvmvmx/all_G2_265/MADatNLO.HwU /farmstorage/marcozaro/MadGraph/mg5amcnlo/mupmum_wwvv_loonly/SubProcesses/P0_mupmum_wpwmvmvmx/all_G2_308/MADatNLO.HwU /farmstorage/marcozaro/MadGraph/mg5amcnlo/mupmum_wwvv_loonly/SubProcesses/P0_mupmum_wpwmvmvmx/all_G2_245/MADatNLO.HwU /farmstorage/marcozaro/MadGraph/mg5amcnlo/mupmum_wwvv_loonly/SubProcesses/P0_mupmum_wpwmvmvmx/all_G2_395/MADatNLO.HwU /farmstorage/marcozaro/MadGraph/mg5amcnlo/mupmum_wwvv_loonly/SubProcesses/P0_mupmum_wpwmvmvmx/all_G2_324/MADatNLO.HwU /farmstorage/marcozaro/MadGraph/mg5amcnlo/mupmum_wwvv_loonly/SubProcesses/P0_mupmum_wpwmvmvmx/all_G2_237/MADatNLO.HwU /farmstorage/marcozaro/MadGraph/mg5amcnlo/mupmum_wwvv_loonly/SubProcesses/P0_mupmum_wpwmvmvmx/all_G2_45/MADatNLO.HwU /farmstorage/marcozaro/MadGraph/mg5amcnlo/mupmum_wwvv_loonly/SubProcesses/P0_mupmum_wpwmvmvmx/all_G2_336/MADatNLO.HwU /farmstorage/marcozaro/MadGraph/mg5amcnlo/mupmum_wwvv_loonly/SubProcesses/P0_mupmum_wpwmvmvmx/all_G2_6/MADatNLO.HwU /farmstorage/marcozaro/MadGraph/mg5amcnlo/mupmum_wwvv_loonly/SubProcesses/P0_mupmum_wpwmvmvmx/all_G2_313/MADatNLO.HwU /farmstorage/marcozaro/MadGraph/mg5amcnlo/mupmum_wwvv_loonly/SubProcesses/P0_mupmum_wpwmvmvmx/all_G2_177/MADatNLO.HwU /farmstorage/marcozaro/MadGraph/mg5amcnlo/mupmum_wwvv_loonly/SubProcesses/P0_mupmum_wpwmvmvmx/all_G2_91/MADatNLO.HwU /farmstorage/marcozaro/MadGraph/mg5amcnlo/mupmum_wwvv_loonly/SubProcesses/P0_mupmum_wpwmvmvmx/all_G2_81/MADatNLO.HwU /farmstorage/marcozaro/MadGraph/mg5amcnlo/mupmum_wwvv_loonly/SubProcesses/P0_mupmum_wpwmvmvmx/all_G2_297/MADatNLO.HwU /farmstorage/marcozaro/MadGraph/mg5amcnlo/mupmum_wwvv_loonly/SubProcesses/P0_mupmum_wpwmvmvmx/all_G2_377/MADatNLO.HwU /farmstorage/marcozaro/MadGraph/mg5amcnlo/mupmum_wwvv_loonly/SubProcesses/P0_mupmum_wpwmvmvmx/all_G2_100/MADatNLO.HwU /farmstorage/marcozaro/MadGraph/mg5amcnlo/mupmum_wwvv_loonly/SubProcesses/P0_mupmum_wpwmvmvmx/all_G2_192/MADatNLO.HwU /farmstorage/marcozaro/MadGraph/mg5amcnlo/mupmum_wwvv_loonly/SubProcesses/P0_mupmum_wpwmvmvmx/all_G2_162/MADatNLO.HwU /farmstorage/marcozaro/MadGraph/mg5amcnlo/mupmum_wwvv_loonly/SubProcesses/P0_mupmum_wpwmvmvmx/all_G2_34/MADatNLO.HwU /farmstorage/marcozaro/MadGraph/mg5amcnlo/mupmum_wwvv_loonly/SubProcesses/P0_mupmum_wpwmvmvmx/all_G2_118/MADatNLO.HwU /farmstorage/marcozaro/MadGraph/mg5amcnlo/mupmum_wwvv_loonly/SubProcesses/P0_mupmum_wpwmvmvmx/all_G2_171/MADatNLO.HwU /farmstorage/marcozaro/MadGraph/mg5amcnlo/mupmum_wwvv_loonly/SubProcesses/P0_mupmum_wpwmvmvmx/all_G2_360/MADatNLO.HwU /farmstorage/marcozaro/MadGraph/mg5amcnlo/mupmum_wwvv_loonly/SubProcesses/P0_mupmum_wpwmvmvmx/all_G2_234/MADatNLO.HwU /farmstorage/marcozaro/MadGraph/mg5amcnlo/mupmum_wwvv_loonly/SubProcesses/P0_mupmum_wpwmvmvmx/all_G2_16/MADatNLO.HwU /farmstorage/marcozaro/MadGraph/mg5amcnlo/mupmum_wwvv_loonly/SubProcesses/P0_mupmum_wpwmvmvmx/all_G2_208/MADatNLO.HwU /farmstorage/marcozaro/MadGraph/mg5amcnlo/mupmum_wwvv_loonly/SubProcesses/P0_mupmum_wpwmvmvmx/all_G2_213/MADatNLO.HwU /farmstorage/marcozaro/MadGraph/mg5amcnlo/mupmum_wwvv_loonly/SubProcesses/P0_mupmum_wpwmvmvmx/all_G2_210/MADatNLO.HwU /farmstorage/marcozaro/MadGraph/mg5amcnlo/mupmum_wwvv_loonly/SubProcesses/P0_mupmum_wpwmvmvmx/all_G2_113/MADatNLO.HwU /farmstorage/marcozaro/MadGraph/mg5amcnlo/mupmum_wwvv_loonly/SubProcesses/P0_mupmum_wpwmvmvmx/all_G2_209/MADatNLO.HwU /farmstorage/marcozaro/MadGraph/mg5amcnlo/mupmum_wwvv_loonly/SubProcesses/P0_mupmum_wpwmvmvmx/all_G2_1/MADatNLO.HwU /farmstorage/marcozaro/MadGraph/mg5amcnlo/mupmum_wwvv_loonly/SubProcesses/P0_mupmum_wpwmvmvmx/all_G2_70/MADatNLO.HwU /farmstorage/marcozaro/MadGraph/mg5amcnlo/mupmum_wwvv_loonly/SubProcesses/P0_mupmum_wpwmvmvmx/all_G2_267/MADatNLO.HwU /farmstorage/marcozaro/MadGraph/mg5amcnlo/mupmum_wwvv_loonly/SubProcesses/P0_mupmum_wpwmvmvmx/all_G2_247/MADatNLO.HwU /farmstorage/marcozaro/MadGraph/mg5amcnlo/mupmum_wwvv_loonly/SubProcesses/P0_mupmum_wpwmvmvmx/all_G2_148/MADatNLO.HwU /farmstorage/marcozaro/MadGraph/mg5amcnlo/mupmum_wwvv_loonly/SubProcesses/P0_mupmum_wpwmvmvmx/all_G2_240/MADatNLO.HwU /farmstorage/marcozaro/MadGraph/mg5amcnlo/mupmum_wwvv_loonly/SubProcesses/P0_mupmum_wpwmvmvmx/all_G2_303/MADatNLO.HwU /farmstorage/marcozaro/MadGraph/mg5amcnlo/mupmum_wwvv_loonly/SubProcesses/P0_mupmum_wpwmvmvmx/all_G2_9/MADatNLO.HwU /farmstorage/marcozaro/MadGraph/mg5amcnlo/mupmum_wwvv_loonly/SubProcesses/P0_mupmum_wpwmvmvmx/all_G2_134/MADatNLO.HwU /farmstorage/marcozaro/MadGraph/mg5amcnlo/mupmum_wwvv_loonly/SubProcesses/P0_mupmum_wpwmvmvmx/all_G2_4/MADatNLO.HwU /farmstorage/marcozaro/MadGraph/mg5amcnlo/mupmum_wwvv_loonly/SubProcesses/P0_mupmum_wpwmvmvmx/all_G2_154/MADatNLO.HwU /farmstorage/marcozaro/MadGraph/mg5amcnlo/mupmum_wwvv_loonly/SubProcesses/P0_mupmum_wpwmvmvmx/all_G2_334/MADatNLO.HwU /farmstorage/marcozaro/MadGraph/mg5amcnlo/mupmum_wwvv_loonly/SubProcesses/P0_mupmum_wpwmvmvmx/all_G2_123/MADatNLO.HwU /farmstorage/marcozaro/MadGraph/mg5amcnlo/mupmum_wwvv_loonly/SubProcesses/P0_mupmum_wpwmvmvmx/all_G2_48/MADatNLO.HwU /farmstorage/marcozaro/MadGraph/mg5amcnlo/mupmum_wwvv_loonly/SubProcesses/P0_mupmum_wpwmvmvmx/all_G2_61/MADatNLO.HwU /farmstorage/marcozaro/MadGraph/mg5amcnlo/mupmum_wwvv_loonly/SubProcesses/P0_mupmum_wpwmvmvmx/all_G2_161/MADatNLO.HwU /farmstorage/marcozaro/MadGraph/mg5amcnlo/mupmum_wwvv_loonly/SubProcesses/P0_mupmum_wpwmvmvmx/all_G2_121/MADatNLO.HwU /farmstorage/marcozaro/MadGraph/mg5amcnlo/mupmum_wwvv_loonly/SubProcesses/P0_mupmum_wpwmvmvmx/all_G2_376/MADatNLO.HwU /farmstorage/marcozaro/MadGraph/mg5amcnlo/mupmum_wwvv_loonly/SubProcesses/P0_mupmum_wpwmvmvmx/all_G2_382/MADatNLO.HwU /farmstorage/marcozaro/MadGraph/mg5amcnlo/mupmum_wwvv_loonly/SubProcesses/P0_mupmum_wpwmvmvmx/all_G2_141/MADatNLO.HwU /farmstorage/marcozaro/MadGraph/mg5amcnlo/mupmum_wwvv_loonly/SubProcesses/P0_mupmum_wpwmvmvmx/all_G2_7/MADatNLO.HwU /farmstorage/marcozaro/MadGraph/mg5amcnlo/mupmum_wwvv_loonly/SubProcesses/P0_mupmum_wpwmvmvmx/all_G2_302/MADatNLO.HwU /farmstorage/marcozaro/MadGraph/mg5amcnlo/mupmum_wwvv_loonly/SubProcesses/P0_mupmum_wpwmvmvmx/all_G2_310/MADatNLO.HwU /farmstorage/marcozaro/MadGraph/mg5amcnlo/mupmum_wwvv_loonly/SubProcesses/P0_mupmum_wpwmvmvmx/all_G2_276/MADatNLO.HwU /farmstorage/marcozaro/MadGraph/mg5amcnlo/mupmum_wwvv_loonly/SubProcesses/P0_mupmum_wpwmvmvmx/all_G2_101/MADatNLO.HwU /farmstorage/marcozaro/MadGraph/mg5amcnlo/mupmum_wwvv_loonly/SubProcesses/P0_mupmum_wpwmvmvmx/all_G2_93/MADatNLO.HwU /farmstorage/marcozaro/MadGraph/mg5amcnlo/mupmum_wwvv_loonly/SubProcesses/P0_mupmum_wpwmvmvmx/all_G2_92/MADatNLO.HwU /farmstorage/marcozaro/MadGraph/mg5amcnlo/mupmum_wwvv_loonly/SubProcesses/P0_mupmum_wpwmvmvmx/all_G2_257/MADatNLO.HwU /farmstorage/marcozaro/MadGraph/mg5amcnlo/mupmum_wwvv_loonly/SubProcesses/P0_mupmum_wpwmvmvmx/all_G2_109/MADatNLO.HwU /farmstorage/marcozaro/MadGraph/mg5amcnlo/mupmum_wwvv_loonly/SubProcesses/P0_mupmum_wpwmvmvmx/all_G2_153/MADatNLO.HwU /farmstorage/marcozaro/MadGraph/mg5amcnlo/mupmum_wwvv_loonly/SubProcesses/P0_mupmum_wpwmvmvmx/all_G2_323/MADatNLO.HwU /farmstorage/marcozaro/MadGraph/mg5amcnlo/mupmum_wwvv_loonly/SubProcesses/P0_mupmum_wpwmvmvmx/all_G2_348/MADatNLO.HwU /farmstorage/marcozaro/MadGraph/mg5amcnlo/mupmum_wwvv_loonly/SubProcesses/P0_mupmum_wpwmvmvmx/all_G2_222/MADatNLO.HwU /farmstorage/marcozaro/MadGraph/mg5amcnlo/mupmum_wwvv_loonly/SubProcesses/P0_mupmum_wpwmvmvmx/all_G2_258/MADatNLO.HwU /farmstorage/marcozaro/MadGraph/mg5amcnlo/mupmum_wwvv_loonly/SubProcesses/P0_mupmum_wpwmvmvmx/all_G2_179/MADatNLO.HwU /farmstorage/marcozaro/MadGraph/mg5amcnlo/mupmum_wwvv_loonly/SubProcesses/P0_mupmum_wpwmvmvmx/all_G2_104/MADatNLO.HwU /farmstorage/marcozaro/MadGraph/mg5amcnlo/mupmum_wwvv_loonly/SubProcesses/P0_mupmum_wpwmvmvmx/all_G2_400/MADatNLO.HwU /farmstorage/marcozaro/MadGraph/mg5amcnlo/mupmum_wwvv_loonly/SubProcesses/P0_mupmum_wpwmvmvmx/all_G2_346/MADatNLO.HwU /farmstorage/marcozaro/MadGraph/mg5amcnlo/mupmum_wwvv_loonly/SubProcesses/P0_mupmum_wpwmvmvmx/all_G2_135/MADatNLO.HwU /farmstorage/marcozaro/MadGraph/mg5amcnlo/mupmum_wwvv_loonly/SubProcesses/P0_mupmum_wpwmvmvmx/all_G2_260/MADatNLO.HwU /farmstorage/marcozaro/MadGraph/mg5amcnlo/mupmum_wwvv_loonly/SubProcesses/P0_mupmum_wpwmvmvmx/all_G2_374/MADatNLO.HwU /farmstorage/marcozaro/MadGraph/mg5amcnlo/mupmum_wwvv_loonly/SubProcesses/P0_mupmum_wpwmvmvmx/all_G2_64/MADatNLO.HwU /farmstorage/marcozaro/MadGraph/mg5amcnlo/mupmum_wwvv_loonly/SubProcesses/P0_mupmum_wpwmvmvmx/all_G2_277/MADatNLO.HwU /farmstorage/marcozaro/MadGraph/mg5amcnlo/mupmum_wwvv_loonly/SubProcesses/P0_mupmum_wpwmvmvmx/all_G2_288/MADatNLO.HwU /farmstorage/marcozaro/MadGraph/mg5amcnlo/mupmum_wwvv_loonly/SubProcesses/P0_mupmum_wpwmvmvmx/all_G2_98/MADatNLO.HwU /farmstorage/marcozaro/MadGraph/mg5amcnlo/mupmum_wwvv_loonly/SubProcesses/P0_mupmum_wpwmvmvmx/all_G2_363/MADatNLO.HwU /farmstorage/marcozaro/MadGraph/mg5amcnlo/mupmum_wwvv_loonly/SubProcesses/P0_mupmum_wpwmvmvmx/all_G2_172/MADatNLO.HwU /farmstorage/marcozaro/MadGraph/mg5amcnlo/mupmum_wwvv_loonly/SubProcesses/P0_mupmum_wpwmvmvmx/all_G2_176/MADatNLO.HwU /farmstorage/marcozaro/MadGraph/mg5amcnlo/mupmum_wwvv_loonly/SubProcesses/P0_mupmum_wpwmvmvmx/all_G2_384/MADatNLO.HwU /farmstorage/marcozaro/MadGraph/mg5amcnlo/mupmum_wwvv_loonly/SubProcesses/P0_mupmum_wpwmvmvmx/all_G2_19/MADatNLO.HwU /farmstorage/marcozaro/MadGraph/mg5amcnlo/mupmum_wwvv_loonly/SubProcesses/P0_mupmum_wpwmvmvmx/all_G2_77/MADatNLO.HwU /farmstorage/marcozaro/MadGraph/mg5amcnlo/mupmum_wwvv_loonly/SubProcesses/P0_mupmum_wpwmvmvmx/all_G2_187/MADatNLO.HwU /farmstorage/marcozaro/MadGraph/mg5amcnlo/mupmum_wwvv_loonly/SubProcesses/P0_mupmum_wpwmvmvmx/all_G2_190/MADatNLO.HwU /farmstorage/marcozaro/MadGraph/mg5amcnlo/mupmum_wwvv_loonly/SubProcesses/P0_mupmum_wpwmvmvmx/all_G2_114/MADatNLO.HwU /farmstorage/marcozaro/MadGraph/mg5amcnlo/mupmum_wwvv_loonly/SubProcesses/P0_mupmum_wpwmvmvmx/all_G2_299/MADatNLO.HwU /farmstorage/marcozaro/MadGraph/mg5amcnlo/mupmum_wwvv_loonly/SubProcesses/P0_mupmum_wpwmvmvmx/all_G2_252/MADatNLO.HwU /farmstorage/marcozaro/MadGraph/mg5amcnlo/mupmum_wwvv_loonly/SubProcesses/P0_mupmum_wpwmvmvmx/all_G2_229/MADatNLO.HwU /farmstorage/marcozaro/MadGraph/mg5amcnlo/mupmum_wwvv_loonly/SubProcesses/P0_mupmum_wpwmvmvmx/all_G2_119/MADatNLO.HwU /farmstorage/marcozaro/MadGraph/mg5amcnlo/mupmum_wwvv_loonly/SubProcesses/P0_mupmum_wpwmvmvmx/all_G2_397/MADatNLO.HwU /farmstorage/marcozaro/MadGraph/mg5amcnlo/mupmum_wwvv_loonly/SubProcesses/P0_mupmum_wpwmvmvmx/all_G2_236/MADatNLO.HwU /farmstorage/marcozaro/MadGraph/mg5amcnlo/mupmum_wwvv_loonly/SubProcesses/P0_mupmum_wpwmvmvmx/all_G2_90/MADatNLO.HwU /farmstorage/marcozaro/MadGraph/mg5amcnlo/mupmum_wwvv_loonly/SubProcesses/P0_mupmum_wpwmvmvmx/all_G2_43/MADatNLO.HwU /farmstorage/marcozaro/MadGraph/mg5amcnlo/mupmum_wwvv_loonly/SubProcesses/P0_mupmum_wpwmvmvmx/all_G2_264/MADatNLO.HwU /farmstorage/marcozaro/MadGraph/mg5amcnlo/mupmum_wwvv_loonly/SubProcesses/P0_mupmum_wpwmvmvmx/all_G2_132/MADatNLO.HwU /farmstorage/marcozaro/MadGraph/mg5amcnlo/mupmum_wwvv_loonly/SubProcesses/P0_mupmum_wpwmvmvmx/all_G2_84/MADatNLO.HwU /farmstorage/marcozaro/MadGraph/mg5amcnlo/mupmum_wwvv_loonly/SubProcesses/P0_mupmum_wpwmvmvmx/all_G2_191/MADatNLO.HwU /farmstorage/marcozaro/MadGraph/mg5amcnlo/mupmum_wwvv_loonly/SubProcesses/P0_mupmum_wpwmvmvmx/all_G2_156/MADatNLO.HwU /farmstorage/marcozaro/MadGraph/mg5amcnlo/mupmum_wwvv_loonly/SubProcesses/P0_mupmum_wpwmvmvmx/all_G2_306/MADatNLO.HwU /farmstorage/marcozaro/MadGraph/mg5amcnlo/mupmum_wwvv_loonly/SubProcesses/P0_mupmum_wpwmvmvmx/all_G2_44/MADatNLO.HwU /farmstorage/marcozaro/MadGraph/mg5amcnlo/mupmum_wwvv_loonly/SubProcesses/P0_mupmum_wpwmvmvmx/all_G2_87/MADatNLO.HwU /farmstorage/marcozaro/MadGraph/mg5amcnlo/mupmum_wwvv_loonly/SubProcesses/P0_mupmum_wpwmvmvmx/all_G2_331/MADatNLO.HwU /farmstorage/marcozaro/MadGraph/mg5amcnlo/mupmum_wwvv_loonly/SubProcesses/P0_mupmum_wpwmvmvmx/all_G2_20/MADatNLO.HwU /farmstorage/marcozaro/MadGraph/mg5amcnlo/mupmum_wwvv_loonly/SubProcesses/P0_mupmum_wpwmvmvmx/all_G2_151/MADatNLO.HwU /farmstorage/marcozaro/MadGraph/mg5amcnlo/mupmum_wwvv_loonly/SubProcesses/P0_mupmum_wpwmvmvmx/all_G2_244/MADatNLO.HwU /farmstorage/marcozaro/MadGraph/mg5amcnlo/mupmum_wwvv_loonly/SubProcesses/P0_mupmum_wpwmvmvmx/all_G2_230/MADatNLO.HwU /farmstorage/marcozaro/MadGraph/mg5amcnlo/mupmum_wwvv_loonly/SubProcesses/P0_mupmum_wpwmvmvmx/all_G2_169/MADatNLO.HwU /farmstorage/marcozaro/MadGraph/mg5amcnlo/mupmum_wwvv_loonly/SubProcesses/P0_mupmum_wpwmvmvmx/all_G2_23/MADatNLO.HwU /farmstorage/marcozaro/MadGraph/mg5amcnlo/mupmum_wwvv_loonly/SubProcesses/P0_mupmum_wpwmvmvmx/all_G2_136/MADatNLO.HwU /farmstorage/marcozaro/MadGraph/mg5amcnlo/mupmum_wwvv_loonly/SubProcesses/P0_mupmum_wpwmvmvmx/all_G2_387/MADatNLO.HwU /farmstorage/marcozaro/MadGraph/mg5amcnlo/mupmum_wwvv_loonly/SubProcesses/P0_mupmum_wpwmvmvmx/all_G2_217/MADatNLO.HwU /farmstorage/marcozaro/MadGraph/mg5amcnlo/mupmum_wwvv_loonly/SubProcesses/P0_mupmum_wpwmvmvmx/all_G2_160/MADatNLO.HwU /farmstorage/marcozaro/MadGraph/mg5amcnlo/mupmum_wwvv_loonly/SubProcesses/P0_mupmum_wpwmvmvmx/all_G2_355/MADatNLO.HwU /farmstorage/marcozaro/MadGraph/mg5amcnlo/mupmum_wwvv_loonly/SubProcesses/P0_mupmum_wpwmvmvmx/all_G2_166/MADatNLO.HwU /farmstorage/marcozaro/MadGraph/mg5amcnlo/mupmum_wwvv_loonly/SubProcesses/P0_mupmum_wpwmvmvmx/all_G2_126/MADatNLO.HwU /farmstorage/marcozaro/MadGraph/mg5amcnlo/mupmum_wwvv_loonly/SubProcesses/P0_mupmum_wpwmvmvmx/all_G2_361/MADatNLO.HwU /farmstorage/marcozaro/MadGraph/mg5amcnlo/mupmum_wwvv_loonly/SubProcesses/P0_mupmum_wpwmvmvmx/all_G2_186/MADatNLO.HwU /farmstorage/marcozaro/MadGraph/mg5amcnlo/mupmum_wwvv_loonly/SubProcesses/P0_mupmum_wpwmvmvmx/all_G2_398/MADatNLO.HwU /farmstorage/marcozaro/MadGraph/mg5amcnlo/mupmum_wwvv_loonly/SubProcesses/P0_mupmum_wpwmvmvmx/all_G2_145/MADatNLO.HwU /farmstorage/marcozaro/MadGraph/mg5amcnlo/mupmum_wwvv_loonly/SubProcesses/P0_mupmum_wpwmvmvmx/all_G2_72/MADatNLO.HwU /farmstorage/marcozaro/MadGraph/mg5amcnlo/mupmum_wwvv_loonly/SubProcesses/P0_mupmum_wpwmvmvmx/all_G2_31/MADatNLO.HwU /farmstorage/marcozaro/MadGraph/mg5amcnlo/mupmum_wwvv_loonly/SubProcesses/P0_mupmum_wpwmvmvmx/all_G2_225/MADatNLO.HwU /farmstorage/marcozaro/MadGraph/mg5amcnlo/mupmum_wwvv_loonly/SubProcesses/P0_mupmum_wpwmvmvmx/all_G2_364/MADatNLO.HwU /farmstorage/marcozaro/MadGraph/mg5amcnlo/mupmum_wwvv_loonly/SubProcesses/P0_mupmum_wpwmvmvmx/all_G2_58/MADatNLO.HwU /farmstorage/marcozaro/MadGraph/mg5amcnlo/mupmum_wwvv_loonly/SubProcesses/P0_mupmum_wpwmvmvmx/all_G2_139/MADatNLO.HwU /farmstorage/marcozaro/MadGraph/mg5amcnlo/mupmum_wwvv_loonly/SubProcesses/P0_mupmum_wpwmvmvmx/all_G2_254/MADatNLO.HwU /farmstorage/marcozaro/MadGraph/mg5amcnlo/mupmum_wwvv_loonly/SubProcesses/P0_mupmum_wpwmvmvmx/all_G2_345/MADatNLO.HwU /farmstorage/marcozaro/MadGraph/mg5amcnlo/mupmum_wwvv_loonly/SubProcesses/P0_mupmum_wpwmvmvmx/all_G2_287/MADatNLO.HwU /farmstorage/marcozaro/MadGraph/mg5amcnlo/mupmum_wwvv_loonly/SubProcesses/P0_mupmum_wpwmvmvmx/all_G2_159/MADatNLO.HwU /farmstorage/marcozaro/MadGraph/mg5amcnlo/mupmum_wwvv_loonly/SubProcesses/P0_mupmum_wpwmvmvmx/all_G2_216/MADatNLO.HwU /farmstorage/marcozaro/MadGraph/mg5amcnlo/mupmum_wwvv_loonly/SubProcesses/P0_mupmum_wpwmvmvmx/all_G2_51/MADatNLO.HwU /farmstorage/marcozaro/MadGraph/mg5amcnlo/mupmum_wwvv_loonly/SubProcesses/P0_mupmum_wpwmvmvmx/all_G2_368/MADatNLO.HwU /farmstorage/marcozaro/MadGraph/mg5amcnlo/mupmum_wwvv_loonly/SubProcesses/P0_mupmum_wpwmvmvmx/all_G2_378/MADatNLO.HwU /farmstorage/marcozaro/MadGraph/mg5amcnlo/mupmum_wwvv_loonly/SubProcesses/P0_mupmum_wpwmvmvmx/all_G2_371/MADatNLO.HwU /farmstorage/marcozaro/MadGraph/mg5amcnlo/mupmum_wwvv_loonly/SubProcesses/P0_mupmum_wpwmvmvmx/all_G2_215/MADatNLO.HwU /farmstorage/marcozaro/MadGraph/mg5amcnlo/mupmum_wwvv_loonly/SubProcesses/P0_mupmum_wpwmvmvmx/all_G2_147/MADatNLO.HwU /farmstorage/marcozaro/MadGraph/mg5amcnlo/mupmum_wwvv_loonly/SubProcesses/P0_mupmum_wpwmvmvmx/all_G2_341/MADatNLO.HwU /farmstorage/marcozaro/MadGraph/mg5amcnlo/mupmum_wwvv_loonly/SubProcesses/P0_mupmum_wpwmvmvmx/all_G2_21/MADatNLO.HwU /farmstorage/marcozaro/MadGraph/mg5amcnlo/mupmum_wwvv_loonly/SubProcesses/P0_mupmum_wpwmvmvmx/all_G2_249/MADatNLO.HwU /farmstorage/marcozaro/MadGraph/mg5amcnlo/mupmum_wwvv_loonly/SubProcesses/P0_mupmum_wpwmvmvmx/all_G2_311/MADatNLO.HwU /farmstorage/marcozaro/MadGraph/mg5amcnlo/mupmum_wwvv_loonly/SubProcesses/P0_mupmum_wpwmvmvmx/all_G2_238/MADatNLO.HwU /farmstorage/marcozaro/MadGraph/mg5amcnlo/mupmum_wwvv_loonly/SubProcesses/P0_mupmum_wpwmvmvmx/all_G2_157/MADatNLO.HwU /farmstorage/marcozaro/MadGraph/mg5amcnlo/mupmum_wwvv_loonly/SubProcesses/P0_mupmum_wpwmvmvmx/all_G2_40/MADatNLO.HwU /farmstorage/marcozaro/MadGraph/mg5amcnlo/mupmum_wwvv_loonly/SubProcesses/P0_mupmum_wpwmvmvmx/all_G2_271/MADatNLO.HwU /farmstorage/marcozaro/MadGraph/mg5amcnlo/mupmum_wwvv_loonly/SubProcesses/P0_mupmum_wpwmvmvmx/all_G2_112/MADatNLO.HwU /farmstorage/marcozaro/MadGraph/mg5amcnlo/mupmum_wwvv_loonly/SubProcesses/P0_mupmum_wpwmvmvmx/all_G2_314/MADatNLO.HwU /farmstorage/marcozaro/MadGraph/mg5amcnlo/mupmum_wwvv_loonly/SubProcesses/P0_mupmum_wpwmvmvmx/all_G2_295/MADatNLO.HwU /farmstorage/marcozaro/MadGraph/mg5amcnlo/mupmum_wwvv_loonly/SubProcesses/P0_mupmum_wpwmvmvmx/all_G2_262/MADatNLO.HwU /farmstorage/marcozaro/MadGraph/mg5amcnlo/mupmum_wwvv_loonly/SubProcesses/P0_mupmum_wpwmvmvmx/all_G2_272/MADatNLO.HwU /farmstorage/marcozaro/MadGraph/mg5amcnlo/mupmum_wwvv_loonly/SubProcesses/P0_mupmum_wpwmvmvmx/all_G2_316/MADatNLO.HwU /farmstorage/marcozaro/MadGraph/mg5amcnlo/mupmum_wwvv_loonly/SubProcesses/P0_mupmum_wpwmvmvmx/all_G2_333/MADatNLO.HwU /farmstorage/marcozaro/MadGraph/mg5amcnlo/mupmum_wwvv_loonly/SubProcesses/P0_mupmum_wpwmvmvmx/all_G2_383/MADatNLO.HwU /farmstorage/marcozaro/MadGraph/mg5amcnlo/mupmum_wwvv_loonly/SubProcesses/P0_mupmum_wpwmvmvmx/all_G2_129/MADatNLO.HwU /farmstorage/marcozaro/MadGraph/mg5amcnlo/mupmum_wwvv_loonly/SubProcesses/P0_mupmum_wpwmvmvmx/all_G2_66/MADatNLO.HwU /farmstorage/marcozaro/MadGraph/mg5amcnlo/mupmum_wwvv_loonly/SubProcesses/P0_mupmum_wpwmvmvmx/all_G2_180/MADatNLO.HwU /farmstorage/marcozaro/MadGraph/mg5amcnlo/mupmum_wwvv_loonly/SubProcesses/P0_mupmum_wpwmvmvmx/all_G2_251/MADatNLO.HwU /farmstorage/marcozaro/MadGraph/mg5amcnlo/mupmum_wwvv_loonly/SubProcesses/P0_mupmum_wpwmvmvmx/all_G2_124/MADatNLO.HwU /farmstorage/marcozaro/MadGraph/mg5amcnlo/mupmum_wwvv_loonly/SubProcesses/P0_mupmum_wpwmvmvmx/all_G2_214/MADatNLO.HwU /farmstorage/marcozaro/MadGraph/mg5amcnlo/mupmum_wwvv_loonly/SubProcesses/P0_mupmum_wpwmvmvmx/all_G2_255/MADatNLO.HwU /farmstorage/marcozaro/MadGraph/mg5amcnlo/mupmum_wwvv_loonly/SubProcesses/P0_mupmum_wpwmvmvmx/all_G2_26/MADatNLO.HwU /farmstorage/marcozaro/MadGraph/mg5amcnlo/mupmum_wwvv_loonly/SubProcesses/P0_mupmum_wpwmvmvmx/all_G2_152/MADatNLO.HwU /farmstorage/marcozaro/MadGraph/mg5amcnlo/mupmum_wwvv_loonly/SubProcesses/P0_mupmum_wpwmvmvmx/all_G2_53/MADatNLO.HwU /farmstorage/marcozaro/MadGraph/mg5amcnlo/mupmum_wwvv_loonly/SubProcesses/P0_mupmum_wpwmvmvmx/all_G2_283/MADatNLO.HwU /farmstorage/marcozaro/MadGraph/mg5amcnlo/mupmum_wwvv_loonly/SubProcesses/P0_mupmum_wpwmvmvmx/all_G2_195/MADatNLO.HwU /farmstorage/marcozaro/MadGraph/mg5amcnlo/mupmum_wwvv_loonly/SubProcesses/P0_mupmum_wpwmvmvmx/all_G2_80/MADatNLO.HwU /farmstorage/marcozaro/MadGraph/mg5amcnlo/mupmum_wwvv_loonly/SubProcesses/P0_mupmum_wpwmvmvmx/all_G2_386/MADatNLO.HwU /farmstorage/marcozaro/MadGraph/mg5amcnlo/mupmum_wwvv_loonly/SubProcesses/P0_mupmum_wpwmvmvmx/all_G2_27/MADatNLO.HwU /farmstorage/marcozaro/MadGraph/mg5amcnlo/mupmum_wwvv_loonly/SubProcesses/P0_mupmum_wpwmvmvmx/all_G2_146/MADatNLO.HwU /farmstorage/marcozaro/MadGraph/mg5amcnlo/mupmum_wwvv_loonly/SubProcesses/P0_mupmum_wpwmvmvmx/all_G2_338/MADatNLO.HwU /farmstorage/marcozaro/MadGraph/mg5amcnlo/mupmum_wwvv_loonly/SubProcesses/P0_mupmum_wpwmvmvmx/all_G2_301/MADatNLO.HwU /farmstorage/marcozaro/MadGraph/mg5amcnlo/mupmum_wwvv_loonly/SubProcesses/P0_mupmum_wpwmvmvmx/all_G2_105/MADatNLO.HwU /farmstorage/marcozaro/MadGraph/mg5amcnlo/mupmum_wwvv_loonly/SubProcesses/P0_mupmum_wpwmvmvmx/all_G2_305/MADatNLO.HwU /farmstorage/marcozaro/MadGraph/mg5amcnlo/mupmum_wwvv_loonly/SubProcesses/P0_mupmum_wpwmvmvmx/all_G2_344/MADatNLO.HwU /farmstorage/marcozaro/MadGraph/mg5amcnlo/mupmum_wwvv_loonly/SubProcesses/P0_mupmum_wpwmvmvmx/all_G2_381/MADatNLO.HwU /farmstorage/marcozaro/MadGraph/mg5amcnlo/mupmum_wwvv_loonly/SubProcesses/P0_mupmum_wpwmvmvmx/all_G2_292/MADatNLO.HwU /farmstorage/marcozaro/MadGraph/mg5amcnlo/mupmum_wwvv_loonly/SubProcesses/P0_mupmum_wpwmvmvmx/all_G2_204/MADatNLO.HwU /farmstorage/marcozaro/MadGraph/mg5amcnlo/mupmum_wwvv_loonly/SubProcesses/P0_mupmum_wpwmvmvmx/all_G2_337/MADatNLO.HwU /farmstorage/marcozaro/MadGraph/mg5amcnlo/mupmum_wwvv_loonly/SubProcesses/P0_mupmum_wpwmvmvmx/all_G2_250/MADatNLO.HwU /farmstorage/marcozaro/MadGraph/mg5amcnlo/mupmum_wwvv_loonly/SubProcesses/P0_mupmum_wpwmvmvmx/all_G2_13/MADatNLO.HwU /farmstorage/marcozaro/MadGraph/mg5amcnlo/mupmum_wwvv_loonly/SubProcesses/P0_mupmum_wpwmvmvmx/all_G2_268/MADatNLO.HwU /farmstorage/marcozaro/MadGraph/mg5amcnlo/mupmum_wwvv_loonly/SubProcesses/P0_mupmum_wpwmvmvmx/all_G2_75/MADatNLO.HwU /farmstorage/marcozaro/MadGraph/mg5amcnlo/mupmum_wwvv_loonly/SubProcesses/P0_mupmum_wpwmvmvmx/all_G2_203/MADatNLO.HwU /farmstorage/marcozaro/MadGraph/mg5amcnlo/mupmum_wwvv_loonly/SubProcesses/P0_mupmum_wpwmvmvmx/all_G2_18/MADatNLO.HwU /farmstorage/marcozaro/MadGraph/mg5amcnlo/mupmum_wwvv_loonly/SubProcesses/P0_mupmum_wpwmvmvmx/all_G2_286/MADatNLO.HwU /farmstorage/marcozaro/MadGraph/mg5amcnlo/mupmum_wwvv_loonly/SubProcesses/P0_mupmum_wpwmvmvmx/all_G2_391/MADatNLO.HwU /farmstorage/marcozaro/MadGraph/mg5amcnlo/mupmum_wwvv_loonly/SubProcesses/P0_mupmum_wpwmvmvmx/all_G2_326/MADatNLO.HwU /farmstorage/marcozaro/MadGraph/mg5amcnlo/mupmum_wwvv_loonly/SubProcesses/P0_mupmum_wpwmvmvmx/all_G1_27/MADatNLO.HwU /farmstorage/marcozaro/MadGraph/mg5amcnlo/mupmum_wwvv_loonly/SubProcesses/P0_mupmum_wpwmvmvmx/all_G1_7/MADatNLO.HwU /farmstorage/marcozaro/MadGraph/mg5amcnlo/mupmum_wwvv_loonly/SubProcesses/P0_mupmum_wpwmvmvmx/all_G1_23/MADatNLO.HwU /farmstorage/marcozaro/MadGraph/mg5amcnlo/mupmum_wwvv_loonly/SubProcesses/P0_mupmum_wpwmvmvmx/all_G1_16/MADatNLO.HwU /farmstorage/marcozaro/MadGraph/mg5amcnlo/mupmum_wwvv_loonly/SubProcesses/P0_mupmum_wpwmvmvmx/all_G1_11/MADatNLO.HwU /farmstorage/marcozaro/MadGraph/mg5amcnlo/mupmum_wwvv_loonly/SubProcesses/P0_mupmum_wpwmvmvmx/all_G1_21/MADatNLO.HwU /farmstorage/marcozaro/MadGraph/mg5amcnlo/mupmum_wwvv_loonly/SubProcesses/P0_mupmum_wpwmvmvmx/all_G1_17/MADatNLO.HwU /farmstorage/marcozaro/MadGraph/mg5amcnlo/mupmum_wwvv_loonly/SubProcesses/P0_mupmum_wpwmvmvmx/all_G1_1/MADatNLO.HwU /farmstorage/marcozaro/MadGraph/mg5amcnlo/mupmum_wwvv_loonly/SubProcesses/P0_mupmum_wpwmvmvmx/all_G1_10/MADatNLO.HwU /farmstorage/marcozaro/MadGraph/mg5amcnlo/mupmum_wwvv_loonly/SubProcesses/P0_mupmum_wpwmvmvmx/all_G1_18/MADatNLO.HwU /farmstorage/marcozaro/MadGraph/mg5amcnlo/mupmum_wwvv_loonly/SubProcesses/P0_mupmum_wpwmvmvmx/all_G1_15/MADatNLO.HwU /farmstorage/marcozaro/MadGraph/mg5amcnlo/mupmum_wwvv_loonly/SubProcesses/P0_mupmum_wpwmvmvmx/all_G1_5/MADatNLO.HwU /farmstorage/marcozaro/MadGraph/mg5amcnlo/mupmum_wwvv_loonly/SubProcesses/P0_mupmum_wpwmvmvmx/all_G1_19/MADatNLO.HwU /farmstorage/marcozaro/MadGraph/mg5amcnlo/mupmum_wwvv_loonly/SubProcesses/P0_mupmum_wpwmvmvmx/all_G1_24/MADatNLO.HwU /farmstorage/marcozaro/MadGraph/mg5amcnlo/mupmum_wwvv_loonly/SubProcesses/P0_mupmum_wpwmvmvmx/all_G1_20/MADatNLO.HwU /farmstorage/marcozaro/MadGraph/mg5amcnlo/mupmum_wwvv_loonly/SubProcesses/P0_mupmum_wpwmvmvmx/all_G1_4/MADatNLO.HwU /farmstorage/marcozaro/MadGraph/mg5amcnlo/mupmum_wwvv_loonly/SubProcesses/P0_mupmum_wpwmvmvmx/all_G1_2/MADatNLO.HwU /farmstorage/marcozaro/MadGraph/mg5amcnlo/mupmum_wwvv_loonly/SubProcesses/P0_mupmum_wpwmvmvmx/all_G1_26/MADatNLO.HwU /farmstorage/marcozaro/MadGraph/mg5amcnlo/mupmum_wwvv_loonly/SubProcesses/P0_mupmum_wpwmvmvmx/all_G1_25/MADatNLO.HwU /farmstorage/marcozaro/MadGraph/mg5amcnlo/mupmum_wwvv_loonly/SubProcesses/P0_mupmum_wpwmvmvmx/all_G1_22/MADatNLO.HwU /farmstorage/marcozaro/MadGraph/mg5amcnlo/mupmum_wwvv_loonly/SubProcesses/P0_mupmum_wpwmvmvmx/all_G1_12/MADatNLO.HwU /farmstorage/marcozaro/MadGraph/mg5amcnlo/mupmum_wwvv_loonly/SubProcesses/P0_mupmum_wpwmvmvmx/all_G1_8/MADatNLO.HwU /farmstorage/marcozaro/MadGraph/mg5amcnlo/mupmum_wwvv_loonly/SubProcesses/P0_mupmum_wpwmvmvmx/all_G1_3/MADatNLO.HwU /farmstorage/marcozaro/MadGraph/mg5amcnlo/mupmum_wwvv_loonly/SubProcesses/P0_mupmum_wpwmvmvmx/all_G1_6/MADatNLO.HwU /farmstorage/marcozaro/MadGraph/mg5amcnlo/mupmum_wwvv_loonly/SubProcesses/P0_mupmum_wpwmvmvmx/all_G1_13/MADatNLO.HwU /farmstorage/marcozaro/MadGraph/mg5amcnlo/mupmum_wwvv_loonly/SubProcesses/P0_mupmum_wpwmvmvmx/all_G1_14/MADatNLO.HwU /farmstorage/marcozaro/MadGraph/mg5amcnlo/mupmum_wwvv_loonly/SubProcesses/P0_mupmum_wpwmvmvmx/all_G1_28/MADatNLO.HwU /farmstorage/marcozaro/MadGraph/mg5amcnlo/mupmum_wwvv_loonly/SubProcesses/P0_mupmum_wpwmvmvmx/all_G1_9/MADatNLO.HwU --out=/farmstorage/marcozaro/MadGraph/mg5amcnlo/mupmum_wwvv_loonly/Events/run_3tev_NLO/MADatNLO --gnuplot --band=[] --lhapdf-config=/home/marcozaro/LHAPDF6/bin/lhapdf-config --sum --keep_all_weights --no_open
reset

set lmargin 10
set rmargin 0
set terminal postscript portrait enhanced color "Helvetica" 9 
# The pdf terminal offers transparency support, but you will have to adapt things a bit
#set terminal pdf enhanced font "Helvetica 12" lw 1.0 dashed size 29.7cm, 21cm
set key font ",9"
set key samplen "2"
set output "MADatNLO.ps"

# This is the "PODO" color palette of gnuplot v.5, but with the order
# changed: palette of colors selected to be easily distinguishable by
# color-blind individuals with either protanopia or deuteranopia. Bang
# Wong [2011] Nature Methods 8, 441.

set style line   1 lt 1 lc rgb "#009e73" lw 1.3
set style line 101 lt 1 lc rgb "#009e73" lw 1.3 dt (6,3)
set style line  11 lt 2 lc rgb "#009e73" lw 1.3 dt (6,3)
set style line  21 lt 4 lc rgb "#009e73" lw 1.3 dt (3,2)
set style line  31 lt 6 lc rgb "#009e73" lw 1.3 dt (2,1)
set style line  41 lt 8 lc rgb "#009e73" lw 1.3 dt (4,3)

set style line   2 lt 1 lc rgb "#0072b2" lw 1.3
set style line 102 lt 1 lc rgb "#0072b2" lw 1.3 dt (6,3)
set style line  12 lt 2 lc rgb "#0072b2" lw 1.3 dt (6,3)
set style line  22 lt 4 lc rgb "#0072b2" lw 1.3 dt (3,2)
set style line  32 lt 6 lc rgb "#0072b2" lw 1.3 dt (2,1)
set style line  42 lt 8 lc rgb "#0072b2" lw 1.3 dt (4,3)

set style line   3 lt 1 lc rgb "#d55e00" lw 1.3
set style line 103 lt 1 lc rgb "#d55e00" lw 1.3 dt (6,3)
set style line  13 lt 2 lc rgb "#d55e00" lw 1.3 dt (6,3)
set style line  23 lt 4 lc rgb "#d55e00" lw 1.3 dt (3,2)
set style line  33 lt 6 lc rgb "#d55e00" lw 1.3 dt (2,1)
set style line  43 lt 8 lc rgb "#d55e00" lw 1.3 dt (4,3)

set style line   4 lt 1 lc rgb "#f0e442" lw 1.3
set style line 104 lt 1 lc rgb "#f0e442" lw 1.3 dt (6,3)
set style line  14 lt 2 lc rgb "#f0e442" lw 1.3 dt (6,3)
set style line  24 lt 4 lc rgb "#f0e442" lw 1.3 dt (3,2)
set style line  34 lt 6 lc rgb "#f0e442" lw 1.3 dt (2,1)
set style line  44 lt 8 lc rgb "#f0e442" lw 1.3 dt (4,3)

set style line   5 lt 1 lc rgb "#56b4e9" lw 1.3
set style line 105 lt 1 lc rgb "#56b4e9" lw 1.3 dt (6,3)
set style line  15 lt 2 lc rgb "#56b4e9" lw 1.3 dt (6,3)
set style line  25 lt 4 lc rgb "#56b4e9" lw 1.3 dt (3,2)
set style line  35 lt 6 lc rgb "#56b4e9" lw 1.3 dt (2,1)
set style line  45 lt 8 lc rgb "#56b4e9" lw 1.3 dt (4,3)

set style line   6 lt 1 lc rgb "#cc79a7" lw 1.3
set style line 106 lt 1 lc rgb "#cc79a7" lw 1.3 dt (6,3)
set style line  16 lt 2 lc rgb "#cc79a7" lw 1.3 dt (6,3)
set style line  26 lt 4 lc rgb "#cc79a7" lw 1.3 dt (3,2)
set style line  36 lt 6 lc rgb "#cc79a7" lw 1.3 dt (2,1)
set style line  46 lt 8 lc rgb "#cc79a7" lw 1.3 dt (4,3)

set style line   7 lt 1 lc rgb "#e69f00" lw 1.3
set style line 107 lt 1 lc rgb "#e69f00" lw 1.3 dt (6,3)
set style line  17 lt 2 lc rgb "#e69f00" lw 1.3 dt (6,3)
set style line  27 lt 4 lc rgb "#e69f00" lw 1.3 dt (3,2)
set style line  37 lt 6 lc rgb "#e69f00" lw 1.3 dt (2,1)
set style line  47 lt 8 lc rgb "#e69f00" lw 1.3 dt (4,3)

set style line   8 lt 1 lc rgb "black" lw 1.3
set style line 108 lt 1 lc rgb "black" lw 1.3 dt (6,3)
set style line  18 lt 2 lc rgb "black" lw 1.3 dt (6,3)
set style line  28 lt 4 lc rgb "black" lw 1.3 dt (3,2)
set style line  38 lt 6 lc rgb "black" lw 1.3 dt (2,1)
set style line  48 lt 8 lc rgb "black" lw 1.3 dt (4,3)


set style line 999 lt 1 lc rgb "gray" lw 1.3

safe(x,y,a) = (y == 0.0 ? a : x/y)

set style data histeps
set key invert



################################################################################
### Rendering of the plot titled 'total rate'
################################################################################

set multiplot
set label "total rate" font ",13" at graph 0.04, graph 1.05
set xrange [5.0000e-01:1.5000e+00]
set bmargin 0 
set tmargin 0
set xtics nomirror
set ytics nomirror
set mytics 10
set xtics auto
set key horizontal noreverse maxcols 1 width -4 
set label front 'MadGraph5\_aMC\@NLO' font "Courier,11" rotate by 90 at graph 1.02, graph 0.04

#-- rendering subhistograms 'LO|#1 and LOVM|#1 results'

set format y '10^{%T}'
set yrange [1.0908e-01:1.4059e+00]
set origin 0.0000e+00, 5.0000e-01
set size 1.0000e+00, 4.0000e-01
set mytics 10
set ytics auto
set format x ''
set logscale y
set ylabel "{/Symbol s} per bin [pb]"

plot \
sqrt(-1) ls 14 title 'LOVMC|#1, scale variation',\
sqrt(-1) ls 13 title 'LOC|#1, scale variation',\
sqrt(-1) ls 12 title 'LOVM|#1, scale variation',\
sqrt(-1) ls 11 title 'LO|#1, scale variation',\
'MADatNLO.HwU' index 3 using (($1+$2)/2):($3 >= 0 ? sqrt(-1) : abs($3)):4 w yerrorbar ls 104 title '',\
'MADatNLO.HwU' index 3 using (($1+$2)/2):($3 >= 0 ? sqrt(-1) : abs($3)) ls 104 title '',\
'MADatNLO.HwU' index 3 using (($1+$2)/2):($3 < 0 ? sqrt(-1) : $3):4 w yerrorbar ls 4 title '',\
'MADatNLO.HwU' index 3 using (($1+$2)/2):($3 < 0 ? sqrt(-1) : $3) ls 4 title 'LOVMC|#1, central value, dynamical\_scale\_choice=10',\
'MADatNLO.HwU' index 2 using (($1+$2)/2):($3 >= 0 ? sqrt(-1) : abs($3)):4 w yerrorbar ls 103 title '',\
'MADatNLO.HwU' index 2 using (($1+$2)/2):($3 >= 0 ? sqrt(-1) : abs($3)) ls 103 title '',\
'MADatNLO.HwU' index 2 using (($1+$2)/2):($3 < 0 ? sqrt(-1) : $3):4 w yerrorbar ls 3 title '',\
'MADatNLO.HwU' index 2 using (($1+$2)/2):($3 < 0 ? sqrt(-1) : $3) ls 3 title 'LOC|#1, central value, dynamical\_scale\_choice=10',\
'MADatNLO.HwU' index 1 using (($1+$2)/2):($3 >= 0 ? sqrt(-1) : abs($3)):4 w yerrorbar ls 102 title '',\
'MADatNLO.HwU' index 1 using (($1+$2)/2):($3 >= 0 ? sqrt(-1) : abs($3)) ls 102 title '',\
'MADatNLO.HwU' index 1 using (($1+$2)/2):($3 < 0 ? sqrt(-1) : $3):4 w yerrorbar ls 2 title '',\
'MADatNLO.HwU' index 1 using (($1+$2)/2):($3 < 0 ? sqrt(-1) : $3) ls 2 title 'LOVM|#1, central value, dynamical\_scale\_choice=10',\
'MADatNLO.HwU' index 0 using (($1+$2)/2):($3 >= 0 ? sqrt(-1) : abs($3)):4 w yerrorbar ls 101 title '',\
'MADatNLO.HwU' index 0 using (($1+$2)/2):($3 >= 0 ? sqrt(-1) : abs($3)) ls 101 title '',\
'MADatNLO.HwU' index 0 using (($1+$2)/2):($3 < 0 ? sqrt(-1) : $3):4 w yerrorbar ls 1 title '',\
'MADatNLO.HwU' index 0 using (($1+$2)/2):($3 < 0 ? sqrt(-1) : $3) ls 1 title 'LO|#1, central value, dynamical\_scale\_choice=10'
#-- rendering subhistograms 'Relative scale and PDF uncertainty'
unset label
unset format
set yrange [-7.4366e-03:1.3392e-02]
set origin 0.0000e+00, 3.5000e-01
set size 1.0000e+00, 1.5000e-01
set mytics 2
set ytics auto
set format x ''
unset logscale y
set ylabel "LO|#1 rel.unc."
set label "Relative uncertainties w.r.t. central values" font ",9" front at graph 0.03, graph 0.13
plot \
'MADatNLO.HwU' index 3 using (($1+$2)/2):(safe($7,$3,1.0)-1.0) ls 14 title '',\
'MADatNLO.HwU' index 3 using (($1+$2)/2):(safe($6,$3,1.0)-1.0) ls 14 title '',\
'MADatNLO.HwU' index 2 using (($1+$2)/2):(safe($7,$3,1.0)-1.0) ls 13 title '',\
'MADatNLO.HwU' index 2 using (($1+$2)/2):(safe($6,$3,1.0)-1.0) ls 13 title '',\
'MADatNLO.HwU' index 1 using (($1+$2)/2):(safe($7,$3,1.0)-1.0) ls 12 title '',\
'MADatNLO.HwU' index 1 using (($1+$2)/2):(safe($6,$3,1.0)-1.0) ls 12 title '',\
'MADatNLO.HwU' index 0 using (($1+$2)/2):(safe($7,$3,1.0)-1.0) ls 11 title '',\
'MADatNLO.HwU' index 0 using (($1+$2)/2):(safe($6,$3,1.0)-1.0) ls 11 title '',\
0.0 ls 999 title '',\
'MADatNLO.HwU' index 3 using (($1+$2)/2):(0.0):(safe($4,$3,0.0)) w yerrorbar ls 4 title '',\
'MADatNLO.HwU' index 3 using (($1+$2)/2):(safe($5,$3,1.0)-1.0) ls 4 title '',\
'MADatNLO.HwU' index 2 using (($1+$2)/2):(0.0):(safe($4,$3,0.0)) w yerrorbar ls 3 title '',\
'MADatNLO.HwU' index 2 using (($1+$2)/2):(safe($5,$3,1.0)-1.0) ls 3 title '',\
'MADatNLO.HwU' index 1 using (($1+$2)/2):(0.0):(safe($4,$3,0.0)) w yerrorbar ls 2 title '',\
'MADatNLO.HwU' index 1 using (($1+$2)/2):(safe($5,$3,1.0)-1.0) ls 2 title '',\
'MADatNLO.HwU' index 0 using (($1+$2)/2):(0.0):(safe($4,$3,0.0)) w yerrorbar ls 1 title '',\
'MADatNLO.HwU' index 0 using (($1+$2)/2):(safe($5,$3,1.0)-1.0) ls 1 title ''
#-- rendering subhistograms '(LOVM|#1LOC|#1LOVMC|#1)/(LO|#1 central value) ratio'
unset label
unset format
set yrange [2.2909e-01:1.6147e+00]
set origin 0.0000e+00, 2.0000e-01
set size 1.0000e+00, 1.5000e-01
set mytics 2
set ytics auto
set format x
unset logscale y
set ylabel "ratio w.r.t. LO|#1"
set label "(LOVM|#1LOC|#1LOVMC|#1)/(LO|#1 central value)" font ",9" at graph 0.03, graph 0.13
plot \
1.0 ls 999 title '',\
'MADatNLO.HwU' index 6 using (($1+$2)/2):7 ls 14 title '',\
'MADatNLO.HwU' index 6 using (($1+$2)/2):6 ls 14 title '',\
'MADatNLO.HwU' index 5 using (($1+$2)/2):7 ls 13 title '',\
'MADatNLO.HwU' index 5 using (($1+$2)/2):6 ls 13 title '',\
'MADatNLO.HwU' index 4 using (($1+$2)/2):7 ls 12 title '',\
'MADatNLO.HwU' index 4 using (($1+$2)/2):6 ls 12 title '',\
'MADatNLO.HwU' index 6 using (($1+$2)/2):5 ls 4 title '',\
'MADatNLO.HwU' index 6 using (($1+$2)/2):3:4 w yerrorbar ls 4 title '',\
'MADatNLO.HwU' index 6 using (($1+$2)/2):3 ls 4 title '',\
'MADatNLO.HwU' index 5 using (($1+$2)/2):5 ls 3 title '',\
'MADatNLO.HwU' index 5 using (($1+$2)/2):3:4 w yerrorbar ls 3 title '',\
'MADatNLO.HwU' index 5 using (($1+$2)/2):3 ls 3 title '',\
'MADatNLO.HwU' index 4 using (($1+$2)/2):5 ls 2 title '',\
'MADatNLO.HwU' index 4 using (($1+$2)/2):3:4 w yerrorbar ls 2 title '',\
'MADatNLO.HwU' index 4 using (($1+$2)/2):3 ls 2 title ''

unset label

################################################################################

################################################################################
### Rendering of the plot titled 'total rate real'
################################################################################

set multiplot
set label "total rate real" font ",13" at graph 0.04, graph 1.05
set xrange [5.0000e-01:5.5000e+00]
set bmargin 0 
set tmargin 0
set xtics nomirror
set ytics nomirror
set mytics 10
set xtics auto
set key horizontal noreverse maxcols 1 width -4 
set label front 'MadGraph5\_aMC\@NLO' font "Courier,11" rotate by 90 at graph 1.02, graph 0.04

#-- rendering subhistograms 'LO|#1 and LOVM|#1 results'

set format y '10^{%T}'
set yrange [9.0000e-01:1.1000e+02]
set origin 0.0000e+00, 5.0000e-01
set size 1.0000e+00, 4.0000e-01
set mytics 10
set ytics auto
set format x ''
set logscale y
set ylabel "{/Symbol s} per bin [pb]"

plot \
sqrt(-1) ls 14 title 'LOVMC|#1, scale variation',\
sqrt(-1) ls 13 title 'LOC|#1, scale variation',\
sqrt(-1) ls 12 title 'LOVM|#1, scale variation',\
sqrt(-1) ls 11 title 'LO|#1, scale variation',\
'MADatNLO.HwU' index 10 using (($1+$2)/2):($3 >= 0 ? sqrt(-1) : abs($3)):4 w yerrorbar ls 104 title '',\
'MADatNLO.HwU' index 10 using (($1+$2)/2):($3 >= 0 ? sqrt(-1) : abs($3)) ls 104 title '',\
'MADatNLO.HwU' index 10 using (($1+$2)/2):($3 < 0 ? sqrt(-1) : $3):4 w yerrorbar ls 4 title '',\
'MADatNLO.HwU' index 10 using (($1+$2)/2):($3 < 0 ? sqrt(-1) : $3) ls 4 title 'LOVMC|#1, central value, dynamical\_scale\_choice=10',\
'MADatNLO.HwU' index 9 using (($1+$2)/2):($3 >= 0 ? sqrt(-1) : abs($3)):4 w yerrorbar ls 103 title '',\
'MADatNLO.HwU' index 9 using (($1+$2)/2):($3 >= 0 ? sqrt(-1) : abs($3)) ls 103 title '',\
'MADatNLO.HwU' index 9 using (($1+$2)/2):($3 < 0 ? sqrt(-1) : $3):4 w yerrorbar ls 3 title '',\
'MADatNLO.HwU' index 9 using (($1+$2)/2):($3 < 0 ? sqrt(-1) : $3) ls 3 title 'LOC|#1, central value, dynamical\_scale\_choice=10',\
'MADatNLO.HwU' index 8 using (($1+$2)/2):($3 >= 0 ? sqrt(-1) : abs($3)):4 w yerrorbar ls 102 title '',\
'MADatNLO.HwU' index 8 using (($1+$2)/2):($3 >= 0 ? sqrt(-1) : abs($3)) ls 102 title '',\
'MADatNLO.HwU' index 8 using (($1+$2)/2):($3 < 0 ? sqrt(-1) : $3):4 w yerrorbar ls 2 title '',\
'MADatNLO.HwU' index 8 using (($1+$2)/2):($3 < 0 ? sqrt(-1) : $3) ls 2 title 'LOVM|#1, central value, dynamical\_scale\_choice=10',\
'MADatNLO.HwU' index 7 using (($1+$2)/2):($3 >= 0 ? sqrt(-1) : abs($3)):4 w yerrorbar ls 101 title '',\
'MADatNLO.HwU' index 7 using (($1+$2)/2):($3 >= 0 ? sqrt(-1) : abs($3)) ls 101 title '',\
'MADatNLO.HwU' index 7 using (($1+$2)/2):($3 < 0 ? sqrt(-1) : $3):4 w yerrorbar ls 1 title '',\
'MADatNLO.HwU' index 7 using (($1+$2)/2):($3 < 0 ? sqrt(-1) : $3) ls 1 title 'LO|#1, central value, dynamical\_scale\_choice=10'
#-- rendering subhistograms 'Relative scale and PDF uncertainty'
unset label
unset format
set yrange [-1.4800e+00:1.4000e+00]
set origin 0.0000e+00, 3.5000e-01
set size 1.0000e+00, 1.5000e-01
set mytics 2
set ytics auto
set format x ''
unset logscale y
set ylabel "LO|#1 rel.unc."
set label "Relative uncertainties w.r.t. central values" font ",9" front at graph 0.03, graph 0.13
plot \
'MADatNLO.HwU' index 10 using (($1+$2)/2):(safe($7,$3,1.0)-1.0) ls 14 title '',\
'MADatNLO.HwU' index 10 using (($1+$2)/2):(safe($6,$3,1.0)-1.0) ls 14 title '',\
'MADatNLO.HwU' index 9 using (($1+$2)/2):(safe($7,$3,1.0)-1.0) ls 13 title '',\
'MADatNLO.HwU' index 9 using (($1+$2)/2):(safe($6,$3,1.0)-1.0) ls 13 title '',\
'MADatNLO.HwU' index 8 using (($1+$2)/2):(safe($7,$3,1.0)-1.0) ls 12 title '',\
'MADatNLO.HwU' index 8 using (($1+$2)/2):(safe($6,$3,1.0)-1.0) ls 12 title '',\
'MADatNLO.HwU' index 7 using (($1+$2)/2):(safe($7,$3,1.0)-1.0) ls 11 title '',\
'MADatNLO.HwU' index 7 using (($1+$2)/2):(safe($6,$3,1.0)-1.0) ls 11 title '',\
0.0 ls 999 title '',\
'MADatNLO.HwU' index 10 using (($1+$2)/2):(0.0):(safe($4,$3,0.0)) w yerrorbar ls 4 title '',\
'MADatNLO.HwU' index 10 using (($1+$2)/2):(safe($5,$3,1.0)-1.0) ls 4 title '',\
'MADatNLO.HwU' index 9 using (($1+$2)/2):(0.0):(safe($4,$3,0.0)) w yerrorbar ls 3 title '',\
'MADatNLO.HwU' index 9 using (($1+$2)/2):(safe($5,$3,1.0)-1.0) ls 3 title '',\
'MADatNLO.HwU' index 8 using (($1+$2)/2):(0.0):(safe($4,$3,0.0)) w yerrorbar ls 2 title '',\
'MADatNLO.HwU' index 8 using (($1+$2)/2):(safe($5,$3,1.0)-1.0) ls 2 title '',\
'MADatNLO.HwU' index 7 using (($1+$2)/2):(0.0):(safe($4,$3,0.0)) w yerrorbar ls 1 title '',\
'MADatNLO.HwU' index 7 using (($1+$2)/2):(safe($5,$3,1.0)-1.0) ls 1 title ''
#-- rendering subhistograms '(LOVM|#1LOC|#1LOVMC|#1)/(LO|#1 central value) ratio'
unset label
unset format
set yrange [-2.4000e-01:1.2000e+00]
set origin 0.0000e+00, 2.0000e-01
set size 1.0000e+00, 1.5000e-01
set mytics 2
set ytics auto
set format x
unset logscale y
set ylabel "ratio w.r.t. LO|#1"
set label "(LOVM|#1LOC|#1LOVMC|#1)/(LO|#1 central value)" font ",9" at graph 0.03, graph 0.13
plot \
1.0 ls 999 title '',\
'MADatNLO.HwU' index 13 using (($1+$2)/2):7 ls 14 title '',\
'MADatNLO.HwU' index 13 using (($1+$2)/2):6 ls 14 title '',\
'MADatNLO.HwU' index 12 using (($1+$2)/2):7 ls 13 title '',\
'MADatNLO.HwU' index 12 using (($1+$2)/2):6 ls 13 title '',\
'MADatNLO.HwU' index 11 using (($1+$2)/2):7 ls 12 title '',\
'MADatNLO.HwU' index 11 using (($1+$2)/2):6 ls 12 title '',\
'MADatNLO.HwU' index 13 using (($1+$2)/2):5 ls 4 title '',\
'MADatNLO.HwU' index 13 using (($1+$2)/2):3:4 w yerrorbar ls 4 title '',\
'MADatNLO.HwU' index 13 using (($1+$2)/2):3 ls 4 title '',\
'MADatNLO.HwU' index 12 using (($1+$2)/2):5 ls 3 title '',\
'MADatNLO.HwU' index 12 using (($1+$2)/2):3:4 w yerrorbar ls 3 title '',\
'MADatNLO.HwU' index 12 using (($1+$2)/2):3 ls 3 title '',\
'MADatNLO.HwU' index 11 using (($1+$2)/2):5 ls 2 title '',\
'MADatNLO.HwU' index 11 using (($1+$2)/2):3:4 w yerrorbar ls 2 title '',\
'MADatNLO.HwU' index 11 using (($1+$2)/2):3 ls 2 title ''

unset label

################################################################################

################################################################################
### Rendering of the plot titled 'mtt'
################################################################################

set multiplot
set label "mtt" font ",13" at graph 0.04, graph 1.05
set xrange [1.2000e+02:3.0000e+03]
set bmargin 0 
set tmargin 0
set xtics nomirror
set ytics nomirror
set mytics 10
set xtics auto
set key horizontal noreverse maxcols 1 width -4 
set label front 'MadGraph5\_aMC\@NLO' font "Courier,11" rotate by 90 at graph 1.02, graph 0.04

#-- rendering subhistograms 'LO|#1 and LOVM|#1 results'

set format y '10^{%T}'
set yrange [2.6438e-07:1.9165e-01]
set origin 0.0000e+00, 5.0000e-01
set size 1.0000e+00, 4.0000e-01
set mytics 10
set ytics auto
set format x ''
set logscale y
set ylabel "{/Symbol s} per bin [pb]"

plot \
sqrt(-1) ls 14 title 'LOVMC|#1, scale variation',\
sqrt(-1) ls 13 title 'LOC|#1, scale variation',\
sqrt(-1) ls 12 title 'LOVM|#1, scale variation',\
sqrt(-1) ls 11 title 'LO|#1, scale variation',\
'MADatNLO.HwU' index 17 using (($1+$2)/2):($3 >= 0 ? sqrt(-1) : abs($3)):4 w yerrorbar ls 104 title '',\
'MADatNLO.HwU' index 17 using (($1+$2)/2):($3 >= 0 ? sqrt(-1) : abs($3)) ls 104 title '',\
'MADatNLO.HwU' index 17 using (($1+$2)/2):($3 < 0 ? sqrt(-1) : $3):4 w yerrorbar ls 4 title '',\
'MADatNLO.HwU' index 17 using (($1+$2)/2):($3 < 0 ? sqrt(-1) : $3) ls 4 title 'LOVMC|#1, central value, dynamical\_scale\_choice=10',\
'MADatNLO.HwU' index 16 using (($1+$2)/2):($3 >= 0 ? sqrt(-1) : abs($3)):4 w yerrorbar ls 103 title '',\
'MADatNLO.HwU' index 16 using (($1+$2)/2):($3 >= 0 ? sqrt(-1) : abs($3)) ls 103 title '',\
'MADatNLO.HwU' index 16 using (($1+$2)/2):($3 < 0 ? sqrt(-1) : $3):4 w yerrorbar ls 3 title '',\
'MADatNLO.HwU' index 16 using (($1+$2)/2):($3 < 0 ? sqrt(-1) : $3) ls 3 title 'LOC|#1, central value, dynamical\_scale\_choice=10',\
'MADatNLO.HwU' index 15 using (($1+$2)/2):($3 >= 0 ? sqrt(-1) : abs($3)):4 w yerrorbar ls 102 title '',\
'MADatNLO.HwU' index 15 using (($1+$2)/2):($3 >= 0 ? sqrt(-1) : abs($3)) ls 102 title '',\
'MADatNLO.HwU' index 15 using (($1+$2)/2):($3 < 0 ? sqrt(-1) : $3):4 w yerrorbar ls 2 title '',\
'MADatNLO.HwU' index 15 using (($1+$2)/2):($3 < 0 ? sqrt(-1) : $3) ls 2 title 'LOVM|#1, central value, dynamical\_scale\_choice=10',\
'MADatNLO.HwU' index 14 using (($1+$2)/2):($3 >= 0 ? sqrt(-1) : abs($3)):4 w yerrorbar ls 101 title '',\
'MADatNLO.HwU' index 14 using (($1+$2)/2):($3 >= 0 ? sqrt(-1) : abs($3)) ls 101 title '',\
'MADatNLO.HwU' index 14 using (($1+$2)/2):($3 < 0 ? sqrt(-1) : $3):4 w yerrorbar ls 1 title '',\
'MADatNLO.HwU' index 14 using (($1+$2)/2):($3 < 0 ? sqrt(-1) : $3) ls 1 title 'LO|#1, central value, dynamical\_scale\_choice=10'
#-- rendering subhistograms 'Relative scale and PDF uncertainty'
unset label
unset format
set yrange [-8.0810e-03:1.3364e-02]
set origin 0.0000e+00, 3.5000e-01
set size 1.0000e+00, 1.5000e-01
set mytics 2
set ytics auto
set format x ''
unset logscale y
set ylabel "LO|#1 rel.unc."
set label "Relative uncertainties w.r.t. central values" font ",9" front at graph 0.03, graph 0.13
plot \
'MADatNLO.HwU' index 17 using (($1+$2)/2):(safe($7,$3,1.0)-1.0) ls 14 title '',\
'MADatNLO.HwU' index 17 using (($1+$2)/2):(safe($6,$3,1.0)-1.0) ls 14 title '',\
'MADatNLO.HwU' index 16 using (($1+$2)/2):(safe($7,$3,1.0)-1.0) ls 13 title '',\
'MADatNLO.HwU' index 16 using (($1+$2)/2):(safe($6,$3,1.0)-1.0) ls 13 title '',\
'MADatNLO.HwU' index 15 using (($1+$2)/2):(safe($7,$3,1.0)-1.0) ls 12 title '',\
'MADatNLO.HwU' index 15 using (($1+$2)/2):(safe($6,$3,1.0)-1.0) ls 12 title '',\
'MADatNLO.HwU' index 14 using (($1+$2)/2):(safe($7,$3,1.0)-1.0) ls 11 title '',\
'MADatNLO.HwU' index 14 using (($1+$2)/2):(safe($6,$3,1.0)-1.0) ls 11 title '',\
0.0 ls 999 title '',\
'MADatNLO.HwU' index 17 using (($1+$2)/2):(0.0):(safe($4,$3,0.0)) w yerrorbar ls 4 title '',\
'MADatNLO.HwU' index 17 using (($1+$2)/2):(safe($5,$3,1.0)-1.0) ls 4 title '',\
'MADatNLO.HwU' index 16 using (($1+$2)/2):(0.0):(safe($4,$3,0.0)) w yerrorbar ls 3 title '',\
'MADatNLO.HwU' index 16 using (($1+$2)/2):(safe($5,$3,1.0)-1.0) ls 3 title '',\
'MADatNLO.HwU' index 15 using (($1+$2)/2):(0.0):(safe($4,$3,0.0)) w yerrorbar ls 2 title '',\
'MADatNLO.HwU' index 15 using (($1+$2)/2):(safe($5,$3,1.0)-1.0) ls 2 title '',\
'MADatNLO.HwU' index 14 using (($1+$2)/2):(0.0):(safe($4,$3,0.0)) w yerrorbar ls 1 title '',\
'MADatNLO.HwU' index 14 using (($1+$2)/2):(safe($5,$3,1.0)-1.0) ls 1 title ''
#-- rendering subhistograms '(LOVM|#1LOC|#1LOVMC|#1)/(LO|#1 central value) ratio'
unset label
unset format
set yrange [-3.9985e-01:1.2176e+00]
set origin 0.0000e+00, 2.0000e-01
set size 1.0000e+00, 1.5000e-01
set mytics 2
set ytics auto
set format x
unset logscale y
set ylabel "ratio w.r.t. LO|#1"
set label "(LOVM|#1LOC|#1LOVMC|#1)/(LO|#1 central value)" font ",9" at graph 0.03, graph 0.13
plot \
1.0 ls 999 title '',\
'MADatNLO.HwU' index 20 using (($1+$2)/2):7 ls 14 title '',\
'MADatNLO.HwU' index 20 using (($1+$2)/2):6 ls 14 title '',\
'MADatNLO.HwU' index 19 using (($1+$2)/2):7 ls 13 title '',\
'MADatNLO.HwU' index 19 using (($1+$2)/2):6 ls 13 title '',\
'MADatNLO.HwU' index 18 using (($1+$2)/2):7 ls 12 title '',\
'MADatNLO.HwU' index 18 using (($1+$2)/2):6 ls 12 title '',\
'MADatNLO.HwU' index 20 using (($1+$2)/2):5 ls 4 title '',\
'MADatNLO.HwU' index 20 using (($1+$2)/2):3:4 w yerrorbar ls 4 title '',\
'MADatNLO.HwU' index 20 using (($1+$2)/2):3 ls 4 title '',\
'MADatNLO.HwU' index 19 using (($1+$2)/2):5 ls 3 title '',\
'MADatNLO.HwU' index 19 using (($1+$2)/2):3:4 w yerrorbar ls 3 title '',\
'MADatNLO.HwU' index 19 using (($1+$2)/2):3 ls 3 title '',\
'MADatNLO.HwU' index 18 using (($1+$2)/2):5 ls 2 title '',\
'MADatNLO.HwU' index 18 using (($1+$2)/2):3:4 w yerrorbar ls 2 title '',\
'MADatNLO.HwU' index 18 using (($1+$2)/2):3 ls 2 title ''

unset label

################################################################################

################################################################################
### Rendering of the plot titled 'thetatt'
################################################################################

set multiplot
set label "thetatt" font ",13" at graph 0.04, graph 1.05
set xrange [0.0000e+00:3.1416e+00]
set bmargin 0 
set tmargin 0
set xtics nomirror
set ytics nomirror
set mytics 10
set xtics auto
set key horizontal noreverse maxcols 1 width -4 
set label front 'MadGraph5\_aMC\@NLO' font "Courier,11" rotate by 90 at graph 1.02, graph 0.04

#-- rendering subhistograms 'LO|#1 and LOVM|#1 results'

set format y '10^{%T}'
set yrange [1.0986e-03:6.0294e-02]
set origin 0.0000e+00, 5.0000e-01
set size 1.0000e+00, 4.0000e-01
set mytics 10
set ytics auto
set format x ''
set logscale y
set ylabel "{/Symbol s} per bin [pb]"

plot \
sqrt(-1) ls 14 title 'LOVMC|#1, scale variation',\
sqrt(-1) ls 13 title 'LOC|#1, scale variation',\
sqrt(-1) ls 12 title 'LOVM|#1, scale variation',\
sqrt(-1) ls 11 title 'LO|#1, scale variation',\
'MADatNLO.HwU' index 24 using (($1+$2)/2):($3 >= 0 ? sqrt(-1) : abs($3)):4 w yerrorbar ls 104 title '',\
'MADatNLO.HwU' index 24 using (($1+$2)/2):($3 >= 0 ? sqrt(-1) : abs($3)) ls 104 title '',\
'MADatNLO.HwU' index 24 using (($1+$2)/2):($3 < 0 ? sqrt(-1) : $3):4 w yerrorbar ls 4 title '',\
'MADatNLO.HwU' index 24 using (($1+$2)/2):($3 < 0 ? sqrt(-1) : $3) ls 4 title 'LOVMC|#1, central value, dynamical\_scale\_choice=10',\
'MADatNLO.HwU' index 23 using (($1+$2)/2):($3 >= 0 ? sqrt(-1) : abs($3)):4 w yerrorbar ls 103 title '',\
'MADatNLO.HwU' index 23 using (($1+$2)/2):($3 >= 0 ? sqrt(-1) : abs($3)) ls 103 title '',\
'MADatNLO.HwU' index 23 using (($1+$2)/2):($3 < 0 ? sqrt(-1) : $3):4 w yerrorbar ls 3 title '',\
'MADatNLO.HwU' index 23 using (($1+$2)/2):($3 < 0 ? sqrt(-1) : $3) ls 3 title 'LOC|#1, central value, dynamical\_scale\_choice=10',\
'MADatNLO.HwU' index 22 using (($1+$2)/2):($3 >= 0 ? sqrt(-1) : abs($3)):4 w yerrorbar ls 102 title '',\
'MADatNLO.HwU' index 22 using (($1+$2)/2):($3 >= 0 ? sqrt(-1) : abs($3)) ls 102 title '',\
'MADatNLO.HwU' index 22 using (($1+$2)/2):($3 < 0 ? sqrt(-1) : $3):4 w yerrorbar ls 2 title '',\
'MADatNLO.HwU' index 22 using (($1+$2)/2):($3 < 0 ? sqrt(-1) : $3) ls 2 title 'LOVM|#1, central value, dynamical\_scale\_choice=10',\
'MADatNLO.HwU' index 21 using (($1+$2)/2):($3 >= 0 ? sqrt(-1) : abs($3)):4 w yerrorbar ls 101 title '',\
'MADatNLO.HwU' index 21 using (($1+$2)/2):($3 >= 0 ? sqrt(-1) : abs($3)) ls 101 title '',\
'MADatNLO.HwU' index 21 using (($1+$2)/2):($3 < 0 ? sqrt(-1) : $3):4 w yerrorbar ls 1 title '',\
'MADatNLO.HwU' index 21 using (($1+$2)/2):($3 < 0 ? sqrt(-1) : $3) ls 1 title 'LO|#1, central value, dynamical\_scale\_choice=10'
#-- rendering subhistograms 'Relative scale and PDF uncertainty'
unset label
unset format
set yrange [-7.9717e-03:1.3953e-02]
set origin 0.0000e+00, 3.5000e-01
set size 1.0000e+00, 1.5000e-01
set mytics 2
set ytics auto
set format x ''
unset logscale y
set ylabel "LO|#1 rel.unc."
set label "Relative uncertainties w.r.t. central values" font ",9" front at graph 0.03, graph 0.13
plot \
'MADatNLO.HwU' index 24 using (($1+$2)/2):(safe($7,$3,1.0)-1.0) ls 14 title '',\
'MADatNLO.HwU' index 24 using (($1+$2)/2):(safe($6,$3,1.0)-1.0) ls 14 title '',\
'MADatNLO.HwU' index 23 using (($1+$2)/2):(safe($7,$3,1.0)-1.0) ls 13 title '',\
'MADatNLO.HwU' index 23 using (($1+$2)/2):(safe($6,$3,1.0)-1.0) ls 13 title '',\
'MADatNLO.HwU' index 22 using (($1+$2)/2):(safe($7,$3,1.0)-1.0) ls 12 title '',\
'MADatNLO.HwU' index 22 using (($1+$2)/2):(safe($6,$3,1.0)-1.0) ls 12 title '',\
'MADatNLO.HwU' index 21 using (($1+$2)/2):(safe($7,$3,1.0)-1.0) ls 11 title '',\
'MADatNLO.HwU' index 21 using (($1+$2)/2):(safe($6,$3,1.0)-1.0) ls 11 title '',\
0.0 ls 999 title '',\
'MADatNLO.HwU' index 24 using (($1+$2)/2):(0.0):(safe($4,$3,0.0)) w yerrorbar ls 4 title '',\
'MADatNLO.HwU' index 24 using (($1+$2)/2):(safe($5,$3,1.0)-1.0) ls 4 title '',\
'MADatNLO.HwU' index 23 using (($1+$2)/2):(0.0):(safe($4,$3,0.0)) w yerrorbar ls 3 title '',\
'MADatNLO.HwU' index 23 using (($1+$2)/2):(safe($5,$3,1.0)-1.0) ls 3 title '',\
'MADatNLO.HwU' index 22 using (($1+$2)/2):(0.0):(safe($4,$3,0.0)) w yerrorbar ls 2 title '',\
'MADatNLO.HwU' index 22 using (($1+$2)/2):(safe($5,$3,1.0)-1.0) ls 2 title '',\
'MADatNLO.HwU' index 21 using (($1+$2)/2):(0.0):(safe($4,$3,0.0)) w yerrorbar ls 1 title '',\
'MADatNLO.HwU' index 21 using (($1+$2)/2):(safe($5,$3,1.0)-1.0) ls 1 title ''
#-- rendering subhistograms '(LOVM|#1LOC|#1LOVMC|#1)/(LO|#1 central value) ratio'
unset label
unset format
set yrange [2.1487e-01:1.6211e+00]
set origin 0.0000e+00, 2.0000e-01
set size 1.0000e+00, 1.5000e-01
set mytics 2
set ytics auto
set format x
unset logscale y
set ylabel "ratio w.r.t. LO|#1"
set label "(LOVM|#1LOC|#1LOVMC|#1)/(LO|#1 central value)" font ",9" at graph 0.03, graph 0.13
plot \
1.0 ls 999 title '',\
'MADatNLO.HwU' index 27 using (($1+$2)/2):7 ls 14 title '',\
'MADatNLO.HwU' index 27 using (($1+$2)/2):6 ls 14 title '',\
'MADatNLO.HwU' index 26 using (($1+$2)/2):7 ls 13 title '',\
'MADatNLO.HwU' index 26 using (($1+$2)/2):6 ls 13 title '',\
'MADatNLO.HwU' index 25 using (($1+$2)/2):7 ls 12 title '',\
'MADatNLO.HwU' index 25 using (($1+$2)/2):6 ls 12 title '',\
'MADatNLO.HwU' index 27 using (($1+$2)/2):5 ls 4 title '',\
'MADatNLO.HwU' index 27 using (($1+$2)/2):3:4 w yerrorbar ls 4 title '',\
'MADatNLO.HwU' index 27 using (($1+$2)/2):3 ls 4 title '',\
'MADatNLO.HwU' index 26 using (($1+$2)/2):5 ls 3 title '',\
'MADatNLO.HwU' index 26 using (($1+$2)/2):3:4 w yerrorbar ls 3 title '',\
'MADatNLO.HwU' index 26 using (($1+$2)/2):3 ls 3 title '',\
'MADatNLO.HwU' index 25 using (($1+$2)/2):5 ls 2 title '',\
'MADatNLO.HwU' index 25 using (($1+$2)/2):3:4 w yerrorbar ls 2 title '',\
'MADatNLO.HwU' index 25 using (($1+$2)/2):3 ls 2 title ''

unset label

################################################################################

################################################################################
### Rendering of the plot titled 'pttt'
################################################################################

set multiplot
set label "pttt" font ",13" at graph 0.04, graph 1.05
set xrange [0.0000e+00:1.5000e+03]
set bmargin 0 
set tmargin 0
set xtics nomirror
set ytics nomirror
set mytics 10
set xtics auto
set key horizontal noreverse maxcols 1 width -4 
set label front 'MadGraph5\_aMC\@NLO' font "Courier,11" rotate by 90 at graph 1.02, graph 0.04

#-- rendering subhistograms 'LO|#1 and LOVM|#1 results'

set format y '10^{%T}'
set yrange [8.6612e-06:3.0853e-01]
set origin 0.0000e+00, 5.0000e-01
set size 1.0000e+00, 4.0000e-01
set mytics 10
set ytics auto
set format x ''
set logscale y
set ylabel "{/Symbol s} per bin [pb]"

plot \
sqrt(-1) ls 14 title 'LOVMC|#1, scale variation',\
sqrt(-1) ls 13 title 'LOC|#1, scale variation',\
sqrt(-1) ls 12 title 'LOVM|#1, scale variation',\
sqrt(-1) ls 11 title 'LO|#1, scale variation',\
'MADatNLO.HwU' index 31 using (($1+$2)/2):($3 >= 0 ? sqrt(-1) : abs($3)):4 w yerrorbar ls 104 title '',\
'MADatNLO.HwU' index 31 using (($1+$2)/2):($3 >= 0 ? sqrt(-1) : abs($3)) ls 104 title '',\
'MADatNLO.HwU' index 31 using (($1+$2)/2):($3 < 0 ? sqrt(-1) : $3):4 w yerrorbar ls 4 title '',\
'MADatNLO.HwU' index 31 using (($1+$2)/2):($3 < 0 ? sqrt(-1) : $3) ls 4 title 'LOVMC|#1, central value, dynamical\_scale\_choice=10',\
'MADatNLO.HwU' index 30 using (($1+$2)/2):($3 >= 0 ? sqrt(-1) : abs($3)):4 w yerrorbar ls 103 title '',\
'MADatNLO.HwU' index 30 using (($1+$2)/2):($3 >= 0 ? sqrt(-1) : abs($3)) ls 103 title '',\
'MADatNLO.HwU' index 30 using (($1+$2)/2):($3 < 0 ? sqrt(-1) : $3):4 w yerrorbar ls 3 title '',\
'MADatNLO.HwU' index 30 using (($1+$2)/2):($3 < 0 ? sqrt(-1) : $3) ls 3 title 'LOC|#1, central value, dynamical\_scale\_choice=10',\
'MADatNLO.HwU' index 29 using (($1+$2)/2):($3 >= 0 ? sqrt(-1) : abs($3)):4 w yerrorbar ls 102 title '',\
'MADatNLO.HwU' index 29 using (($1+$2)/2):($3 >= 0 ? sqrt(-1) : abs($3)) ls 102 title '',\
'MADatNLO.HwU' index 29 using (($1+$2)/2):($3 < 0 ? sqrt(-1) : $3):4 w yerrorbar ls 2 title '',\
'MADatNLO.HwU' index 29 using (($1+$2)/2):($3 < 0 ? sqrt(-1) : $3) ls 2 title 'LOVM|#1, central value, dynamical\_scale\_choice=10',\
'MADatNLO.HwU' index 28 using (($1+$2)/2):($3 >= 0 ? sqrt(-1) : abs($3)):4 w yerrorbar ls 101 title '',\
'MADatNLO.HwU' index 28 using (($1+$2)/2):($3 >= 0 ? sqrt(-1) : abs($3)) ls 101 title '',\
'MADatNLO.HwU' index 28 using (($1+$2)/2):($3 < 0 ? sqrt(-1) : $3):4 w yerrorbar ls 1 title '',\
'MADatNLO.HwU' index 28 using (($1+$2)/2):($3 < 0 ? sqrt(-1) : $3) ls 1 title 'LO|#1, central value, dynamical\_scale\_choice=10'
#-- rendering subhistograms 'Relative scale and PDF uncertainty'
unset label
unset format
set yrange [-5.5701e-03:1.0502e-02]
set origin 0.0000e+00, 3.5000e-01
set size 1.0000e+00, 1.5000e-01
set mytics 2
set ytics auto
set format x ''
unset logscale y
set ylabel "LO|#1 rel.unc."
set label "Relative uncertainties w.r.t. central values" font ",9" front at graph 0.03, graph 0.13
plot \
'MADatNLO.HwU' index 31 using (($1+$2)/2):(safe($7,$3,1.0)-1.0) ls 14 title '',\
'MADatNLO.HwU' index 31 using (($1+$2)/2):(safe($6,$3,1.0)-1.0) ls 14 title '',\
'MADatNLO.HwU' index 30 using (($1+$2)/2):(safe($7,$3,1.0)-1.0) ls 13 title '',\
'MADatNLO.HwU' index 30 using (($1+$2)/2):(safe($6,$3,1.0)-1.0) ls 13 title '',\
'MADatNLO.HwU' index 29 using (($1+$2)/2):(safe($7,$3,1.0)-1.0) ls 12 title '',\
'MADatNLO.HwU' index 29 using (($1+$2)/2):(safe($6,$3,1.0)-1.0) ls 12 title '',\
'MADatNLO.HwU' index 28 using (($1+$2)/2):(safe($7,$3,1.0)-1.0) ls 11 title '',\
'MADatNLO.HwU' index 28 using (($1+$2)/2):(safe($6,$3,1.0)-1.0) ls 11 title '',\
0.0 ls 999 title '',\
'MADatNLO.HwU' index 31 using (($1+$2)/2):(0.0):(safe($4,$3,0.0)) w yerrorbar ls 4 title '',\
'MADatNLO.HwU' index 31 using (($1+$2)/2):(safe($5,$3,1.0)-1.0) ls 4 title '',\
'MADatNLO.HwU' index 30 using (($1+$2)/2):(0.0):(safe($4,$3,0.0)) w yerrorbar ls 3 title '',\
'MADatNLO.HwU' index 30 using (($1+$2)/2):(safe($5,$3,1.0)-1.0) ls 3 title '',\
'MADatNLO.HwU' index 29 using (($1+$2)/2):(0.0):(safe($4,$3,0.0)) w yerrorbar ls 2 title '',\
'MADatNLO.HwU' index 29 using (($1+$2)/2):(safe($5,$3,1.0)-1.0) ls 2 title '',\
'MADatNLO.HwU' index 28 using (($1+$2)/2):(0.0):(safe($4,$3,0.0)) w yerrorbar ls 1 title '',\
'MADatNLO.HwU' index 28 using (($1+$2)/2):(safe($5,$3,1.0)-1.0) ls 1 title ''
#-- rendering subhistograms '(LOVM|#1LOC|#1LOVMC|#1)/(LO|#1 central value) ratio'
unset label
unset format
set yrange [-2.3836e-01:1.1726e+00]
set origin 0.0000e+00, 2.0000e-01
set size 1.0000e+00, 1.5000e-01
set mytics 2
set ytics auto
set format x
unset logscale y
set ylabel "ratio w.r.t. LO|#1"
set label "(LOVM|#1LOC|#1LOVMC|#1)/(LO|#1 central value)" font ",9" at graph 0.03, graph 0.13
plot \
1.0 ls 999 title '',\
'MADatNLO.HwU' index 34 using (($1+$2)/2):7 ls 14 title '',\
'MADatNLO.HwU' index 34 using (($1+$2)/2):6 ls 14 title '',\
'MADatNLO.HwU' index 33 using (($1+$2)/2):7 ls 13 title '',\
'MADatNLO.HwU' index 33 using (($1+$2)/2):6 ls 13 title '',\
'MADatNLO.HwU' index 32 using (($1+$2)/2):7 ls 12 title '',\
'MADatNLO.HwU' index 32 using (($1+$2)/2):6 ls 12 title '',\
'MADatNLO.HwU' index 34 using (($1+$2)/2):5 ls 4 title '',\
'MADatNLO.HwU' index 34 using (($1+$2)/2):3:4 w yerrorbar ls 4 title '',\
'MADatNLO.HwU' index 34 using (($1+$2)/2):3 ls 4 title '',\
'MADatNLO.HwU' index 33 using (($1+$2)/2):5 ls 3 title '',\
'MADatNLO.HwU' index 33 using (($1+$2)/2):3:4 w yerrorbar ls 3 title '',\
'MADatNLO.HwU' index 33 using (($1+$2)/2):3 ls 3 title '',\
'MADatNLO.HwU' index 32 using (($1+$2)/2):5 ls 2 title '',\
'MADatNLO.HwU' index 32 using (($1+$2)/2):3:4 w yerrorbar ls 2 title '',\
'MADatNLO.HwU' index 32 using (($1+$2)/2):3 ls 2 title ''

unset label

################################################################################

################################################################################
### Rendering of the plot titled 'ptmup'
################################################################################

set multiplot
set label "ptmup" font ",13" at graph 0.04, graph 1.05
set xrange [0.0000e+00:1.5000e+03]
set bmargin 0 
set tmargin 0
set xtics nomirror
set ytics nomirror
set mytics 10
set xtics auto
set key horizontal noreverse maxcols 1 width -4 
set label front 'MadGraph5\_aMC\@NLO' font "Courier,11" rotate by 90 at graph 1.02, graph 0.04

#-- rendering subhistograms 'LO|#1 and LOVM|#1 results'

set format y '10^{%T}'
set yrange [2.3585e-06:3.3252e-01]
set origin 0.0000e+00, 5.0000e-01
set size 1.0000e+00, 4.0000e-01
set mytics 10
set ytics auto
set format x ''
set logscale y
set ylabel "{/Symbol s} per bin [pb]"

plot \
sqrt(-1) ls 14 title 'LOVMC|#1, scale variation',\
sqrt(-1) ls 13 title 'LOC|#1, scale variation',\
sqrt(-1) ls 12 title 'LOVM|#1, scale variation',\
sqrt(-1) ls 11 title 'LO|#1, scale variation',\
'MADatNLO.HwU' index 38 using (($1+$2)/2):($3 >= 0 ? sqrt(-1) : abs($3)):4 w yerrorbar ls 104 title '',\
'MADatNLO.HwU' index 38 using (($1+$2)/2):($3 >= 0 ? sqrt(-1) : abs($3)) ls 104 title '',\
'MADatNLO.HwU' index 38 using (($1+$2)/2):($3 < 0 ? sqrt(-1) : $3):4 w yerrorbar ls 4 title '',\
'MADatNLO.HwU' index 38 using (($1+$2)/2):($3 < 0 ? sqrt(-1) : $3) ls 4 title 'LOVMC|#1, central value, dynamical\_scale\_choice=10',\
'MADatNLO.HwU' index 37 using (($1+$2)/2):($3 >= 0 ? sqrt(-1) : abs($3)):4 w yerrorbar ls 103 title '',\
'MADatNLO.HwU' index 37 using (($1+$2)/2):($3 >= 0 ? sqrt(-1) : abs($3)) ls 103 title '',\
'MADatNLO.HwU' index 37 using (($1+$2)/2):($3 < 0 ? sqrt(-1) : $3):4 w yerrorbar ls 3 title '',\
'MADatNLO.HwU' index 37 using (($1+$2)/2):($3 < 0 ? sqrt(-1) : $3) ls 3 title 'LOC|#1, central value, dynamical\_scale\_choice=10',\
'MADatNLO.HwU' index 36 using (($1+$2)/2):($3 >= 0 ? sqrt(-1) : abs($3)):4 w yerrorbar ls 102 title '',\
'MADatNLO.HwU' index 36 using (($1+$2)/2):($3 >= 0 ? sqrt(-1) : abs($3)) ls 102 title '',\
'MADatNLO.HwU' index 36 using (($1+$2)/2):($3 < 0 ? sqrt(-1) : $3):4 w yerrorbar ls 2 title '',\
'MADatNLO.HwU' index 36 using (($1+$2)/2):($3 < 0 ? sqrt(-1) : $3) ls 2 title 'LOVM|#1, central value, dynamical\_scale\_choice=10',\
'MADatNLO.HwU' index 35 using (($1+$2)/2):($3 >= 0 ? sqrt(-1) : abs($3)):4 w yerrorbar ls 101 title '',\
'MADatNLO.HwU' index 35 using (($1+$2)/2):($3 >= 0 ? sqrt(-1) : abs($3)) ls 101 title '',\
'MADatNLO.HwU' index 35 using (($1+$2)/2):($3 < 0 ? sqrt(-1) : $3):4 w yerrorbar ls 1 title '',\
'MADatNLO.HwU' index 35 using (($1+$2)/2):($3 < 0 ? sqrt(-1) : $3) ls 1 title 'LO|#1, central value, dynamical\_scale\_choice=10'
#-- rendering subhistograms 'Relative scale and PDF uncertainty'
unset label
unset format
set yrange [-6.5327e-03:1.1634e-02]
set origin 0.0000e+00, 3.5000e-01
set size 1.0000e+00, 1.5000e-01
set mytics 2
set ytics auto
set format x ''
unset logscale y
set ylabel "LO|#1 rel.unc."
set label "Relative uncertainties w.r.t. central values" font ",9" front at graph 0.03, graph 0.13
plot \
'MADatNLO.HwU' index 38 using (($1+$2)/2):(safe($7,$3,1.0)-1.0) ls 14 title '',\
'MADatNLO.HwU' index 38 using (($1+$2)/2):(safe($6,$3,1.0)-1.0) ls 14 title '',\
'MADatNLO.HwU' index 37 using (($1+$2)/2):(safe($7,$3,1.0)-1.0) ls 13 title '',\
'MADatNLO.HwU' index 37 using (($1+$2)/2):(safe($6,$3,1.0)-1.0) ls 13 title '',\
'MADatNLO.HwU' index 36 using (($1+$2)/2):(safe($7,$3,1.0)-1.0) ls 12 title '',\
'MADatNLO.HwU' index 36 using (($1+$2)/2):(safe($6,$3,1.0)-1.0) ls 12 title '',\
'MADatNLO.HwU' index 35 using (($1+$2)/2):(safe($7,$3,1.0)-1.0) ls 11 title '',\
'MADatNLO.HwU' index 35 using (($1+$2)/2):(safe($6,$3,1.0)-1.0) ls 11 title '',\
0.0 ls 999 title '',\
'MADatNLO.HwU' index 38 using (($1+$2)/2):(0.0):(safe($4,$3,0.0)) w yerrorbar ls 4 title '',\
'MADatNLO.HwU' index 38 using (($1+$2)/2):(safe($5,$3,1.0)-1.0) ls 4 title '',\
'MADatNLO.HwU' index 37 using (($1+$2)/2):(0.0):(safe($4,$3,0.0)) w yerrorbar ls 3 title '',\
'MADatNLO.HwU' index 37 using (($1+$2)/2):(safe($5,$3,1.0)-1.0) ls 3 title '',\
'MADatNLO.HwU' index 36 using (($1+$2)/2):(0.0):(safe($4,$3,0.0)) w yerrorbar ls 2 title '',\
'MADatNLO.HwU' index 36 using (($1+$2)/2):(safe($5,$3,1.0)-1.0) ls 2 title '',\
'MADatNLO.HwU' index 35 using (($1+$2)/2):(0.0):(safe($4,$3,0.0)) w yerrorbar ls 1 title '',\
'MADatNLO.HwU' index 35 using (($1+$2)/2):(safe($5,$3,1.0)-1.0) ls 1 title ''
#-- rendering subhistograms '(LOVM|#1LOC|#1LOVMC|#1)/(LO|#1 central value) ratio'
unset label
unset format
set yrange [-4.1026e-01:1.2041e+00]
set origin 0.0000e+00, 2.0000e-01
set size 1.0000e+00, 1.5000e-01
set mytics 2
set ytics auto
set format x
unset logscale y
set ylabel "ratio w.r.t. LO|#1"
set label "(LOVM|#1LOC|#1LOVMC|#1)/(LO|#1 central value)" font ",9" at graph 0.03, graph 0.13
plot \
1.0 ls 999 title '',\
'MADatNLO.HwU' index 41 using (($1+$2)/2):7 ls 14 title '',\
'MADatNLO.HwU' index 41 using (($1+$2)/2):6 ls 14 title '',\
'MADatNLO.HwU' index 40 using (($1+$2)/2):7 ls 13 title '',\
'MADatNLO.HwU' index 40 using (($1+$2)/2):6 ls 13 title '',\
'MADatNLO.HwU' index 39 using (($1+$2)/2):7 ls 12 title '',\
'MADatNLO.HwU' index 39 using (($1+$2)/2):6 ls 12 title '',\
'MADatNLO.HwU' index 41 using (($1+$2)/2):5 ls 4 title '',\
'MADatNLO.HwU' index 41 using (($1+$2)/2):3:4 w yerrorbar ls 4 title '',\
'MADatNLO.HwU' index 41 using (($1+$2)/2):3 ls 4 title '',\
'MADatNLO.HwU' index 40 using (($1+$2)/2):5 ls 3 title '',\
'MADatNLO.HwU' index 40 using (($1+$2)/2):3:4 w yerrorbar ls 3 title '',\
'MADatNLO.HwU' index 40 using (($1+$2)/2):3 ls 3 title '',\
'MADatNLO.HwU' index 39 using (($1+$2)/2):5 ls 2 title '',\
'MADatNLO.HwU' index 39 using (($1+$2)/2):3:4 w yerrorbar ls 2 title '',\
'MADatNLO.HwU' index 39 using (($1+$2)/2):3 ls 2 title ''

unset label

################################################################################

################################################################################
### Rendering of the plot titled 'ptmum'
################################################################################

set multiplot
set label "ptmum" font ",13" at graph 0.04, graph 1.05
set xrange [0.0000e+00:1.5000e+03]
set bmargin 0 
set tmargin 0
set xtics nomirror
set ytics nomirror
set mytics 10
set xtics auto
set key horizontal noreverse maxcols 1 width -4 
set label front 'MadGraph5\_aMC\@NLO' font "Courier,11" rotate by 90 at graph 1.02, graph 0.04

#-- rendering subhistograms 'LO|#1 and LOVM|#1 results'

set format y '10^{%T}'
set yrange [2.1673e-06:3.3251e-01]
set origin 0.0000e+00, 5.0000e-01
set size 1.0000e+00, 4.0000e-01
set mytics 10
set ytics auto
set format x ''
set logscale y
set ylabel "{/Symbol s} per bin [pb]"

plot \
sqrt(-1) ls 14 title 'LOVMC|#1, scale variation',\
sqrt(-1) ls 13 title 'LOC|#1, scale variation',\
sqrt(-1) ls 12 title 'LOVM|#1, scale variation',\
sqrt(-1) ls 11 title 'LO|#1, scale variation',\
'MADatNLO.HwU' index 45 using (($1+$2)/2):($3 >= 0 ? sqrt(-1) : abs($3)):4 w yerrorbar ls 104 title '',\
'MADatNLO.HwU' index 45 using (($1+$2)/2):($3 >= 0 ? sqrt(-1) : abs($3)) ls 104 title '',\
'MADatNLO.HwU' index 45 using (($1+$2)/2):($3 < 0 ? sqrt(-1) : $3):4 w yerrorbar ls 4 title '',\
'MADatNLO.HwU' index 45 using (($1+$2)/2):($3 < 0 ? sqrt(-1) : $3) ls 4 title 'LOVMC|#1, central value, dynamical\_scale\_choice=10',\
'MADatNLO.HwU' index 44 using (($1+$2)/2):($3 >= 0 ? sqrt(-1) : abs($3)):4 w yerrorbar ls 103 title '',\
'MADatNLO.HwU' index 44 using (($1+$2)/2):($3 >= 0 ? sqrt(-1) : abs($3)) ls 103 title '',\
'MADatNLO.HwU' index 44 using (($1+$2)/2):($3 < 0 ? sqrt(-1) : $3):4 w yerrorbar ls 3 title '',\
'MADatNLO.HwU' index 44 using (($1+$2)/2):($3 < 0 ? sqrt(-1) : $3) ls 3 title 'LOC|#1, central value, dynamical\_scale\_choice=10',\
'MADatNLO.HwU' index 43 using (($1+$2)/2):($3 >= 0 ? sqrt(-1) : abs($3)):4 w yerrorbar ls 102 title '',\
'MADatNLO.HwU' index 43 using (($1+$2)/2):($3 >= 0 ? sqrt(-1) : abs($3)) ls 102 title '',\
'MADatNLO.HwU' index 43 using (($1+$2)/2):($3 < 0 ? sqrt(-1) : $3):4 w yerrorbar ls 2 title '',\
'MADatNLO.HwU' index 43 using (($1+$2)/2):($3 < 0 ? sqrt(-1) : $3) ls 2 title 'LOVM|#1, central value, dynamical\_scale\_choice=10',\
'MADatNLO.HwU' index 42 using (($1+$2)/2):($3 >= 0 ? sqrt(-1) : abs($3)):4 w yerrorbar ls 101 title '',\
'MADatNLO.HwU' index 42 using (($1+$2)/2):($3 >= 0 ? sqrt(-1) : abs($3)) ls 101 title '',\
'MADatNLO.HwU' index 42 using (($1+$2)/2):($3 < 0 ? sqrt(-1) : $3):4 w yerrorbar ls 1 title '',\
'MADatNLO.HwU' index 42 using (($1+$2)/2):($3 < 0 ? sqrt(-1) : $3) ls 1 title 'LO|#1, central value, dynamical\_scale\_choice=10'
#-- rendering subhistograms 'Relative scale and PDF uncertainty'
unset label
unset format
set yrange [-6.4460e-03:1.1701e-02]
set origin 0.0000e+00, 3.5000e-01
set size 1.0000e+00, 1.5000e-01
set mytics 2
set ytics auto
set format x ''
unset logscale y
set ylabel "LO|#1 rel.unc."
set label "Relative uncertainties w.r.t. central values" font ",9" front at graph 0.03, graph 0.13
plot \
'MADatNLO.HwU' index 45 using (($1+$2)/2):(safe($7,$3,1.0)-1.0) ls 14 title '',\
'MADatNLO.HwU' index 45 using (($1+$2)/2):(safe($6,$3,1.0)-1.0) ls 14 title '',\
'MADatNLO.HwU' index 44 using (($1+$2)/2):(safe($7,$3,1.0)-1.0) ls 13 title '',\
'MADatNLO.HwU' index 44 using (($1+$2)/2):(safe($6,$3,1.0)-1.0) ls 13 title '',\
'MADatNLO.HwU' index 43 using (($1+$2)/2):(safe($7,$3,1.0)-1.0) ls 12 title '',\
'MADatNLO.HwU' index 43 using (($1+$2)/2):(safe($6,$3,1.0)-1.0) ls 12 title '',\
'MADatNLO.HwU' index 42 using (($1+$2)/2):(safe($7,$3,1.0)-1.0) ls 11 title '',\
'MADatNLO.HwU' index 42 using (($1+$2)/2):(safe($6,$3,1.0)-1.0) ls 11 title '',\
0.0 ls 999 title '',\
'MADatNLO.HwU' index 45 using (($1+$2)/2):(0.0):(safe($4,$3,0.0)) w yerrorbar ls 4 title '',\
'MADatNLO.HwU' index 45 using (($1+$2)/2):(safe($5,$3,1.0)-1.0) ls 4 title '',\
'MADatNLO.HwU' index 44 using (($1+$2)/2):(0.0):(safe($4,$3,0.0)) w yerrorbar ls 3 title '',\
'MADatNLO.HwU' index 44 using (($1+$2)/2):(safe($5,$3,1.0)-1.0) ls 3 title '',\
'MADatNLO.HwU' index 43 using (($1+$2)/2):(0.0):(safe($4,$3,0.0)) w yerrorbar ls 2 title '',\
'MADatNLO.HwU' index 43 using (($1+$2)/2):(safe($5,$3,1.0)-1.0) ls 2 title '',\
'MADatNLO.HwU' index 42 using (($1+$2)/2):(0.0):(safe($4,$3,0.0)) w yerrorbar ls 1 title '',\
'MADatNLO.HwU' index 42 using (($1+$2)/2):(safe($5,$3,1.0)-1.0) ls 1 title ''
#-- rendering subhistograms '(LOVM|#1LOC|#1LOVMC|#1)/(LO|#1 central value) ratio'
unset label
unset format
set yrange [-4.3251e-01:1.2075e+00]
set origin 0.0000e+00, 2.0000e-01
set size 1.0000e+00, 1.5000e-01
set mytics 2
set ytics auto
set format x
unset logscale y
set ylabel "ratio w.r.t. LO|#1"
set label "(LOVM|#1LOC|#1LOVMC|#1)/(LO|#1 central value)" font ",9" at graph 0.03, graph 0.13
plot \
1.0 ls 999 title '',\
'MADatNLO.HwU' index 48 using (($1+$2)/2):7 ls 14 title '',\
'MADatNLO.HwU' index 48 using (($1+$2)/2):6 ls 14 title '',\
'MADatNLO.HwU' index 47 using (($1+$2)/2):7 ls 13 title '',\
'MADatNLO.HwU' index 47 using (($1+$2)/2):6 ls 13 title '',\
'MADatNLO.HwU' index 46 using (($1+$2)/2):7 ls 12 title '',\
'MADatNLO.HwU' index 46 using (($1+$2)/2):6 ls 12 title '',\
'MADatNLO.HwU' index 48 using (($1+$2)/2):5 ls 4 title '',\
'MADatNLO.HwU' index 48 using (($1+$2)/2):3:4 w yerrorbar ls 4 title '',\
'MADatNLO.HwU' index 48 using (($1+$2)/2):3 ls 4 title '',\
'MADatNLO.HwU' index 47 using (($1+$2)/2):5 ls 3 title '',\
'MADatNLO.HwU' index 47 using (($1+$2)/2):3:4 w yerrorbar ls 3 title '',\
'MADatNLO.HwU' index 47 using (($1+$2)/2):3 ls 3 title '',\
'MADatNLO.HwU' index 46 using (($1+$2)/2):5 ls 2 title '',\
'MADatNLO.HwU' index 46 using (($1+$2)/2):3:4 w yerrorbar ls 2 title '',\
'MADatNLO.HwU' index 46 using (($1+$2)/2):3 ls 2 title ''

unset label

################################################################################

################################################################################
### Rendering of the plot titled 'pttop'
################################################################################

set multiplot
set label "pttop" font ",13" at graph 0.04, graph 1.05
set xrange [0.0000e+00:1.5000e+03]
set bmargin 0 
set tmargin 0
set xtics nomirror
set ytics nomirror
set mytics 10
set xtics auto
set key horizontal noreverse maxcols 1 width -4 
set label front 'MadGraph5\_aMC\@NLO' font "Courier,11" rotate by 90 at graph 1.02, graph 0.04

#-- rendering subhistograms 'LO|#1 and LOVM|#1 results'

set format y '10^{%T}'
set yrange [1.3325e-05:4.0041e-01]
set origin 0.0000e+00, 5.0000e-01
set size 1.0000e+00, 4.0000e-01
set mytics 10
set ytics auto
set format x ''
set logscale y
set ylabel "{/Symbol s} per bin [pb]"

plot \
sqrt(-1) ls 14 title 'LOVMC|#1, scale variation',\
sqrt(-1) ls 13 title 'LOC|#1, scale variation',\
sqrt(-1) ls 12 title 'LOVM|#1, scale variation',\
sqrt(-1) ls 11 title 'LO|#1, scale variation',\
'MADatNLO.HwU' index 52 using (($1+$2)/2):($3 >= 0 ? sqrt(-1) : abs($3)):4 w yerrorbar ls 104 title '',\
'MADatNLO.HwU' index 52 using (($1+$2)/2):($3 >= 0 ? sqrt(-1) : abs($3)) ls 104 title '',\
'MADatNLO.HwU' index 52 using (($1+$2)/2):($3 < 0 ? sqrt(-1) : $3):4 w yerrorbar ls 4 title '',\
'MADatNLO.HwU' index 52 using (($1+$2)/2):($3 < 0 ? sqrt(-1) : $3) ls 4 title 'LOVMC|#1, central value, dynamical\_scale\_choice=10',\
'MADatNLO.HwU' index 51 using (($1+$2)/2):($3 >= 0 ? sqrt(-1) : abs($3)):4 w yerrorbar ls 103 title '',\
'MADatNLO.HwU' index 51 using (($1+$2)/2):($3 >= 0 ? sqrt(-1) : abs($3)) ls 103 title '',\
'MADatNLO.HwU' index 51 using (($1+$2)/2):($3 < 0 ? sqrt(-1) : $3):4 w yerrorbar ls 3 title '',\
'MADatNLO.HwU' index 51 using (($1+$2)/2):($3 < 0 ? sqrt(-1) : $3) ls 3 title 'LOC|#1, central value, dynamical\_scale\_choice=10',\
'MADatNLO.HwU' index 50 using (($1+$2)/2):($3 >= 0 ? sqrt(-1) : abs($3)):4 w yerrorbar ls 102 title '',\
'MADatNLO.HwU' index 50 using (($1+$2)/2):($3 >= 0 ? sqrt(-1) : abs($3)) ls 102 title '',\
'MADatNLO.HwU' index 50 using (($1+$2)/2):($3 < 0 ? sqrt(-1) : $3):4 w yerrorbar ls 2 title '',\
'MADatNLO.HwU' index 50 using (($1+$2)/2):($3 < 0 ? sqrt(-1) : $3) ls 2 title 'LOVM|#1, central value, dynamical\_scale\_choice=10',\
'MADatNLO.HwU' index 49 using (($1+$2)/2):($3 >= 0 ? sqrt(-1) : abs($3)):4 w yerrorbar ls 101 title '',\
'MADatNLO.HwU' index 49 using (($1+$2)/2):($3 >= 0 ? sqrt(-1) : abs($3)) ls 101 title '',\
'MADatNLO.HwU' index 49 using (($1+$2)/2):($3 < 0 ? sqrt(-1) : $3):4 w yerrorbar ls 1 title '',\
'MADatNLO.HwU' index 49 using (($1+$2)/2):($3 < 0 ? sqrt(-1) : $3) ls 1 title 'LO|#1, central value, dynamical\_scale\_choice=10'
#-- rendering subhistograms 'Relative scale and PDF uncertainty'
unset label
unset format
set yrange [-5.8875e-03:1.1079e-02]
set origin 0.0000e+00, 3.5000e-01
set size 1.0000e+00, 1.5000e-01
set mytics 2
set ytics auto
set format x ''
unset logscale y
set ylabel "LO|#1 rel.unc."
set label "Relative uncertainties w.r.t. central values" font ",9" front at graph 0.03, graph 0.13
plot \
'MADatNLO.HwU' index 52 using (($1+$2)/2):(safe($7,$3,1.0)-1.0) ls 14 title '',\
'MADatNLO.HwU' index 52 using (($1+$2)/2):(safe($6,$3,1.0)-1.0) ls 14 title '',\
'MADatNLO.HwU' index 51 using (($1+$2)/2):(safe($7,$3,1.0)-1.0) ls 13 title '',\
'MADatNLO.HwU' index 51 using (($1+$2)/2):(safe($6,$3,1.0)-1.0) ls 13 title '',\
'MADatNLO.HwU' index 50 using (($1+$2)/2):(safe($7,$3,1.0)-1.0) ls 12 title '',\
'MADatNLO.HwU' index 50 using (($1+$2)/2):(safe($6,$3,1.0)-1.0) ls 12 title '',\
'MADatNLO.HwU' index 49 using (($1+$2)/2):(safe($7,$3,1.0)-1.0) ls 11 title '',\
'MADatNLO.HwU' index 49 using (($1+$2)/2):(safe($6,$3,1.0)-1.0) ls 11 title '',\
0.0 ls 999 title '',\
'MADatNLO.HwU' index 52 using (($1+$2)/2):(0.0):(safe($4,$3,0.0)) w yerrorbar ls 4 title '',\
'MADatNLO.HwU' index 52 using (($1+$2)/2):(safe($5,$3,1.0)-1.0) ls 4 title '',\
'MADatNLO.HwU' index 51 using (($1+$2)/2):(0.0):(safe($4,$3,0.0)) w yerrorbar ls 3 title '',\
'MADatNLO.HwU' index 51 using (($1+$2)/2):(safe($5,$3,1.0)-1.0) ls 3 title '',\
'MADatNLO.HwU' index 50 using (($1+$2)/2):(0.0):(safe($4,$3,0.0)) w yerrorbar ls 2 title '',\
'MADatNLO.HwU' index 50 using (($1+$2)/2):(safe($5,$3,1.0)-1.0) ls 2 title '',\
'MADatNLO.HwU' index 49 using (($1+$2)/2):(0.0):(safe($4,$3,0.0)) w yerrorbar ls 1 title '',\
'MADatNLO.HwU' index 49 using (($1+$2)/2):(safe($5,$3,1.0)-1.0) ls 1 title ''
#-- rendering subhistograms '(LOVM|#1LOC|#1LOVMC|#1)/(LO|#1 central value) ratio'
unset label
unset format
set yrange [-2.4610e-01:1.1777e+00]
set origin 0.0000e+00, 2.0000e-01
set size 1.0000e+00, 1.5000e-01
set mytics 2
set ytics auto
set format x
unset logscale y
set ylabel "ratio w.r.t. LO|#1"
set label "(LOVM|#1LOC|#1LOVMC|#1)/(LO|#1 central value)" font ",9" at graph 0.03, graph 0.13
plot \
1.0 ls 999 title '',\
'MADatNLO.HwU' index 55 using (($1+$2)/2):7 ls 14 title '',\
'MADatNLO.HwU' index 55 using (($1+$2)/2):6 ls 14 title '',\
'MADatNLO.HwU' index 54 using (($1+$2)/2):7 ls 13 title '',\
'MADatNLO.HwU' index 54 using (($1+$2)/2):6 ls 13 title '',\
'MADatNLO.HwU' index 53 using (($1+$2)/2):7 ls 12 title '',\
'MADatNLO.HwU' index 53 using (($1+$2)/2):6 ls 12 title '',\
'MADatNLO.HwU' index 55 using (($1+$2)/2):5 ls 4 title '',\
'MADatNLO.HwU' index 55 using (($1+$2)/2):3:4 w yerrorbar ls 4 title '',\
'MADatNLO.HwU' index 55 using (($1+$2)/2):3 ls 4 title '',\
'MADatNLO.HwU' index 54 using (($1+$2)/2):5 ls 3 title '',\
'MADatNLO.HwU' index 54 using (($1+$2)/2):3:4 w yerrorbar ls 3 title '',\
'MADatNLO.HwU' index 54 using (($1+$2)/2):3 ls 3 title '',\
'MADatNLO.HwU' index 53 using (($1+$2)/2):5 ls 2 title '',\
'MADatNLO.HwU' index 53 using (($1+$2)/2):3:4 w yerrorbar ls 2 title '',\
'MADatNLO.HwU' index 53 using (($1+$2)/2):3 ls 2 title ''

unset label

################################################################################

################################################################################
### Rendering of the plot titled 'ptatop'
################################################################################

set multiplot
set label "ptatop" font ",13" at graph 0.04, graph 1.05
set xrange [0.0000e+00:1.5000e+03]
set bmargin 0 
set tmargin 0
set xtics nomirror
set ytics nomirror
set mytics 10
set xtics auto
set key horizontal noreverse maxcols 1 width -4 
set label front 'MadGraph5\_aMC\@NLO' font "Courier,11" rotate by 90 at graph 1.02, graph 0.04

#-- rendering subhistograms 'LO|#1 and LOVM|#1 results'

set format y '10^{%T}'
set yrange [1.2887e-05:4.0042e-01]
set origin 0.0000e+00, 5.0000e-01
set size 1.0000e+00, 4.0000e-01
set mytics 10
set ytics auto
set format x ''
set logscale y
set ylabel "{/Symbol s} per bin [pb]"

plot \
sqrt(-1) ls 14 title 'LOVMC|#1, scale variation',\
sqrt(-1) ls 13 title 'LOC|#1, scale variation',\
sqrt(-1) ls 12 title 'LOVM|#1, scale variation',\
sqrt(-1) ls 11 title 'LO|#1, scale variation',\
'MADatNLO.HwU' index 59 using (($1+$2)/2):($3 >= 0 ? sqrt(-1) : abs($3)):4 w yerrorbar ls 104 title '',\
'MADatNLO.HwU' index 59 using (($1+$2)/2):($3 >= 0 ? sqrt(-1) : abs($3)) ls 104 title '',\
'MADatNLO.HwU' index 59 using (($1+$2)/2):($3 < 0 ? sqrt(-1) : $3):4 w yerrorbar ls 4 title '',\
'MADatNLO.HwU' index 59 using (($1+$2)/2):($3 < 0 ? sqrt(-1) : $3) ls 4 title 'LOVMC|#1, central value, dynamical\_scale\_choice=10',\
'MADatNLO.HwU' index 58 using (($1+$2)/2):($3 >= 0 ? sqrt(-1) : abs($3)):4 w yerrorbar ls 103 title '',\
'MADatNLO.HwU' index 58 using (($1+$2)/2):($3 >= 0 ? sqrt(-1) : abs($3)) ls 103 title '',\
'MADatNLO.HwU' index 58 using (($1+$2)/2):($3 < 0 ? sqrt(-1) : $3):4 w yerrorbar ls 3 title '',\
'MADatNLO.HwU' index 58 using (($1+$2)/2):($3 < 0 ? sqrt(-1) : $3) ls 3 title 'LOC|#1, central value, dynamical\_scale\_choice=10',\
'MADatNLO.HwU' index 57 using (($1+$2)/2):($3 >= 0 ? sqrt(-1) : abs($3)):4 w yerrorbar ls 102 title '',\
'MADatNLO.HwU' index 57 using (($1+$2)/2):($3 >= 0 ? sqrt(-1) : abs($3)) ls 102 title '',\
'MADatNLO.HwU' index 57 using (($1+$2)/2):($3 < 0 ? sqrt(-1) : $3):4 w yerrorbar ls 2 title '',\
'MADatNLO.HwU' index 57 using (($1+$2)/2):($3 < 0 ? sqrt(-1) : $3) ls 2 title 'LOVM|#1, central value, dynamical\_scale\_choice=10',\
'MADatNLO.HwU' index 56 using (($1+$2)/2):($3 >= 0 ? sqrt(-1) : abs($3)):4 w yerrorbar ls 101 title '',\
'MADatNLO.HwU' index 56 using (($1+$2)/2):($3 >= 0 ? sqrt(-1) : abs($3)) ls 101 title '',\
'MADatNLO.HwU' index 56 using (($1+$2)/2):($3 < 0 ? sqrt(-1) : $3):4 w yerrorbar ls 1 title '',\
'MADatNLO.HwU' index 56 using (($1+$2)/2):($3 < 0 ? sqrt(-1) : $3) ls 1 title 'LO|#1, central value, dynamical\_scale\_choice=10'
#-- rendering subhistograms 'Relative scale and PDF uncertainty'
unset label
unset format
set yrange [-6.0078e-03:1.1315e-02]
set origin 0.0000e+00, 3.5000e-01
set size 1.0000e+00, 1.5000e-01
set mytics 2
set ytics auto
set format x ''
unset logscale y
set ylabel "LO|#1 rel.unc."
set label "Relative uncertainties w.r.t. central values" font ",9" front at graph 0.03, graph 0.13
plot \
'MADatNLO.HwU' index 59 using (($1+$2)/2):(safe($7,$3,1.0)-1.0) ls 14 title '',\
'MADatNLO.HwU' index 59 using (($1+$2)/2):(safe($6,$3,1.0)-1.0) ls 14 title '',\
'MADatNLO.HwU' index 58 using (($1+$2)/2):(safe($7,$3,1.0)-1.0) ls 13 title '',\
'MADatNLO.HwU' index 58 using (($1+$2)/2):(safe($6,$3,1.0)-1.0) ls 13 title '',\
'MADatNLO.HwU' index 57 using (($1+$2)/2):(safe($7,$3,1.0)-1.0) ls 12 title '',\
'MADatNLO.HwU' index 57 using (($1+$2)/2):(safe($6,$3,1.0)-1.0) ls 12 title '',\
'MADatNLO.HwU' index 56 using (($1+$2)/2):(safe($7,$3,1.0)-1.0) ls 11 title '',\
'MADatNLO.HwU' index 56 using (($1+$2)/2):(safe($6,$3,1.0)-1.0) ls 11 title '',\
0.0 ls 999 title '',\
'MADatNLO.HwU' index 59 using (($1+$2)/2):(0.0):(safe($4,$3,0.0)) w yerrorbar ls 4 title '',\
'MADatNLO.HwU' index 59 using (($1+$2)/2):(safe($5,$3,1.0)-1.0) ls 4 title '',\
'MADatNLO.HwU' index 58 using (($1+$2)/2):(0.0):(safe($4,$3,0.0)) w yerrorbar ls 3 title '',\
'MADatNLO.HwU' index 58 using (($1+$2)/2):(safe($5,$3,1.0)-1.0) ls 3 title '',\
'MADatNLO.HwU' index 57 using (($1+$2)/2):(0.0):(safe($4,$3,0.0)) w yerrorbar ls 2 title '',\
'MADatNLO.HwU' index 57 using (($1+$2)/2):(safe($5,$3,1.0)-1.0) ls 2 title '',\
'MADatNLO.HwU' index 56 using (($1+$2)/2):(0.0):(safe($4,$3,0.0)) w yerrorbar ls 1 title '',\
'MADatNLO.HwU' index 56 using (($1+$2)/2):(safe($5,$3,1.0)-1.0) ls 1 title ''
#-- rendering subhistograms '(LOVM|#1LOC|#1LOVMC|#1)/(LO|#1 central value) ratio'
unset label
unset format
set yrange [-2.4168e-01:1.1770e+00]
set origin 0.0000e+00, 2.0000e-01
set size 1.0000e+00, 1.5000e-01
set mytics 2
set ytics auto
set format x
unset logscale y
set ylabel "ratio w.r.t. LO|#1"
set label "(LOVM|#1LOC|#1LOVMC|#1)/(LO|#1 central value)" font ",9" at graph 0.03, graph 0.13
plot \
1.0 ls 999 title '',\
'MADatNLO.HwU' index 62 using (($1+$2)/2):7 ls 14 title '',\
'MADatNLO.HwU' index 62 using (($1+$2)/2):6 ls 14 title '',\
'MADatNLO.HwU' index 61 using (($1+$2)/2):7 ls 13 title '',\
'MADatNLO.HwU' index 61 using (($1+$2)/2):6 ls 13 title '',\
'MADatNLO.HwU' index 60 using (($1+$2)/2):7 ls 12 title '',\
'MADatNLO.HwU' index 60 using (($1+$2)/2):6 ls 12 title '',\
'MADatNLO.HwU' index 62 using (($1+$2)/2):5 ls 4 title '',\
'MADatNLO.HwU' index 62 using (($1+$2)/2):3:4 w yerrorbar ls 4 title '',\
'MADatNLO.HwU' index 62 using (($1+$2)/2):3 ls 4 title '',\
'MADatNLO.HwU' index 61 using (($1+$2)/2):5 ls 3 title '',\
'MADatNLO.HwU' index 61 using (($1+$2)/2):3:4 w yerrorbar ls 3 title '',\
'MADatNLO.HwU' index 61 using (($1+$2)/2):3 ls 3 title '',\
'MADatNLO.HwU' index 60 using (($1+$2)/2):5 ls 2 title '',\
'MADatNLO.HwU' index 60 using (($1+$2)/2):3:4 w yerrorbar ls 2 title '',\
'MADatNLO.HwU' index 60 using (($1+$2)/2):3 ls 2 title ''

unset label

################################################################################

################################################################################
### Rendering of the plot titled 'mmumu'
################################################################################

set multiplot
set label "mmumu" font ",13" at graph 0.04, graph 1.05
set xrange [0.0000e+00:2.8800e+03]
set bmargin 0 
set tmargin 0
set xtics nomirror
set ytics nomirror
set mytics 10
set xtics auto
set key horizontal noreverse maxcols 1 width -4 
set label front 'MadGraph5\_aMC\@NLO' font "Courier,11" rotate by 90 at graph 1.02, graph 0.04

#-- rendering subhistograms 'LO|#1 and LOVM|#1 results'

set format y '10^{%T}'
set yrange [1.8982e-05:7.6538e-02]
set origin 0.0000e+00, 5.0000e-01
set size 1.0000e+00, 4.0000e-01
set mytics 10
set ytics auto
set format x ''
set logscale y
set ylabel "{/Symbol s} per bin [pb]"

plot \
sqrt(-1) ls 14 title 'LOVMC|#1, scale variation',\
sqrt(-1) ls 13 title 'LOC|#1, scale variation',\
sqrt(-1) ls 12 title 'LOVM|#1, scale variation',\
sqrt(-1) ls 11 title 'LO|#1, scale variation',\
'MADatNLO.HwU' index 66 using (($1+$2)/2):($3 >= 0 ? sqrt(-1) : abs($3)):4 w yerrorbar ls 104 title '',\
'MADatNLO.HwU' index 66 using (($1+$2)/2):($3 >= 0 ? sqrt(-1) : abs($3)) ls 104 title '',\
'MADatNLO.HwU' index 66 using (($1+$2)/2):($3 < 0 ? sqrt(-1) : $3):4 w yerrorbar ls 4 title '',\
'MADatNLO.HwU' index 66 using (($1+$2)/2):($3 < 0 ? sqrt(-1) : $3) ls 4 title 'LOVMC|#1, central value, dynamical\_scale\_choice=10',\
'MADatNLO.HwU' index 65 using (($1+$2)/2):($3 >= 0 ? sqrt(-1) : abs($3)):4 w yerrorbar ls 103 title '',\
'MADatNLO.HwU' index 65 using (($1+$2)/2):($3 >= 0 ? sqrt(-1) : abs($3)) ls 103 title '',\
'MADatNLO.HwU' index 65 using (($1+$2)/2):($3 < 0 ? sqrt(-1) : $3):4 w yerrorbar ls 3 title '',\
'MADatNLO.HwU' index 65 using (($1+$2)/2):($3 < 0 ? sqrt(-1) : $3) ls 3 title 'LOC|#1, central value, dynamical\_scale\_choice=10',\
'MADatNLO.HwU' index 64 using (($1+$2)/2):($3 >= 0 ? sqrt(-1) : abs($3)):4 w yerrorbar ls 102 title '',\
'MADatNLO.HwU' index 64 using (($1+$2)/2):($3 >= 0 ? sqrt(-1) : abs($3)) ls 102 title '',\
'MADatNLO.HwU' index 64 using (($1+$2)/2):($3 < 0 ? sqrt(-1) : $3):4 w yerrorbar ls 2 title '',\
'MADatNLO.HwU' index 64 using (($1+$2)/2):($3 < 0 ? sqrt(-1) : $3) ls 2 title 'LOVM|#1, central value, dynamical\_scale\_choice=10',\
'MADatNLO.HwU' index 63 using (($1+$2)/2):($3 >= 0 ? sqrt(-1) : abs($3)):4 w yerrorbar ls 101 title '',\
'MADatNLO.HwU' index 63 using (($1+$2)/2):($3 >= 0 ? sqrt(-1) : abs($3)) ls 101 title '',\
'MADatNLO.HwU' index 63 using (($1+$2)/2):($3 < 0 ? sqrt(-1) : $3):4 w yerrorbar ls 1 title '',\
'MADatNLO.HwU' index 63 using (($1+$2)/2):($3 < 0 ? sqrt(-1) : $3) ls 1 title 'LO|#1, central value, dynamical\_scale\_choice=10'
#-- rendering subhistograms 'Relative scale and PDF uncertainty'
unset label
unset format
set yrange [-4.0087e-02:4.4151e-02]
set origin 0.0000e+00, 3.5000e-01
set size 1.0000e+00, 1.5000e-01
set mytics 2
set ytics auto
set format x ''
unset logscale y
set ylabel "LO|#1 rel.unc."
set label "Relative uncertainties w.r.t. central values" font ",9" front at graph 0.03, graph 0.13
plot \
'MADatNLO.HwU' index 66 using (($1+$2)/2):(safe($7,$3,1.0)-1.0) ls 14 title '',\
'MADatNLO.HwU' index 66 using (($1+$2)/2):(safe($6,$3,1.0)-1.0) ls 14 title '',\
'MADatNLO.HwU' index 65 using (($1+$2)/2):(safe($7,$3,1.0)-1.0) ls 13 title '',\
'MADatNLO.HwU' index 65 using (($1+$2)/2):(safe($6,$3,1.0)-1.0) ls 13 title '',\
'MADatNLO.HwU' index 64 using (($1+$2)/2):(safe($7,$3,1.0)-1.0) ls 12 title '',\
'MADatNLO.HwU' index 64 using (($1+$2)/2):(safe($6,$3,1.0)-1.0) ls 12 title '',\
'MADatNLO.HwU' index 63 using (($1+$2)/2):(safe($7,$3,1.0)-1.0) ls 11 title '',\
'MADatNLO.HwU' index 63 using (($1+$2)/2):(safe($6,$3,1.0)-1.0) ls 11 title '',\
0.0 ls 999 title '',\
'MADatNLO.HwU' index 66 using (($1+$2)/2):(0.0):(safe($4,$3,0.0)) w yerrorbar ls 4 title '',\
'MADatNLO.HwU' index 66 using (($1+$2)/2):(safe($5,$3,1.0)-1.0) ls 4 title '',\
'MADatNLO.HwU' index 65 using (($1+$2)/2):(0.0):(safe($4,$3,0.0)) w yerrorbar ls 3 title '',\
'MADatNLO.HwU' index 65 using (($1+$2)/2):(safe($5,$3,1.0)-1.0) ls 3 title '',\
'MADatNLO.HwU' index 64 using (($1+$2)/2):(0.0):(safe($4,$3,0.0)) w yerrorbar ls 2 title '',\
'MADatNLO.HwU' index 64 using (($1+$2)/2):(safe($5,$3,1.0)-1.0) ls 2 title '',\
'MADatNLO.HwU' index 63 using (($1+$2)/2):(0.0):(safe($4,$3,0.0)) w yerrorbar ls 1 title '',\
'MADatNLO.HwU' index 63 using (($1+$2)/2):(safe($5,$3,1.0)-1.0) ls 1 title ''
#-- rendering subhistograms '(LOVM|#1LOC|#1LOVMC|#1)/(LO|#1 central value) ratio'
unset label
unset format
set yrange [2.4378e-01:1.7084e+00]
set origin 0.0000e+00, 2.0000e-01
set size 1.0000e+00, 1.5000e-01
set mytics 2
set ytics auto
set format x
unset logscale y
set ylabel "ratio w.r.t. LO|#1"
set label "(LOVM|#1LOC|#1LOVMC|#1)/(LO|#1 central value)" font ",9" at graph 0.03, graph 0.13
plot \
1.0 ls 999 title '',\
'MADatNLO.HwU' index 69 using (($1+$2)/2):7 ls 14 title '',\
'MADatNLO.HwU' index 69 using (($1+$2)/2):6 ls 14 title '',\
'MADatNLO.HwU' index 68 using (($1+$2)/2):7 ls 13 title '',\
'MADatNLO.HwU' index 68 using (($1+$2)/2):6 ls 13 title '',\
'MADatNLO.HwU' index 67 using (($1+$2)/2):7 ls 12 title '',\
'MADatNLO.HwU' index 67 using (($1+$2)/2):6 ls 12 title '',\
'MADatNLO.HwU' index 69 using (($1+$2)/2):5 ls 4 title '',\
'MADatNLO.HwU' index 69 using (($1+$2)/2):3:4 w yerrorbar ls 4 title '',\
'MADatNLO.HwU' index 69 using (($1+$2)/2):3 ls 4 title '',\
'MADatNLO.HwU' index 68 using (($1+$2)/2):5 ls 3 title '',\
'MADatNLO.HwU' index 68 using (($1+$2)/2):3:4 w yerrorbar ls 3 title '',\
'MADatNLO.HwU' index 68 using (($1+$2)/2):3 ls 3 title '',\
'MADatNLO.HwU' index 67 using (($1+$2)/2):5 ls 2 title '',\
'MADatNLO.HwU' index 67 using (($1+$2)/2):3:4 w yerrorbar ls 2 title '',\
'MADatNLO.HwU' index 67 using (($1+$2)/2):3 ls 2 title ''

unset label

################################################################################

################################################################################
### Rendering of the plot titled 'thetamup'
################################################################################

set multiplot
set label "thetamup" font ",13" at graph 0.04, graph 1.05
set xrange [0.0000e+00:3.1416e+00]
set bmargin 0 
set tmargin 0
set xtics nomirror
set ytics nomirror
set mytics 10
set xtics auto
set key horizontal noreverse maxcols 1 width -4 
set label front 'MadGraph5\_aMC\@NLO' font "Courier,11" rotate by 90 at graph 1.02, graph 0.04

#-- rendering subhistograms 'LO|#1 and LOVM|#1 results'

set format y '10^{%T}'
set yrange [2.4222e-05:3.4188e-01]
set origin 0.0000e+00, 5.0000e-01
set size 1.0000e+00, 4.0000e-01
set mytics 10
set ytics auto
set format x ''
set logscale y
set ylabel "{/Symbol s} per bin [pb]"

plot \
sqrt(-1) ls 14 title 'LOVMC|#1, scale variation',\
sqrt(-1) ls 13 title 'LOC|#1, scale variation',\
sqrt(-1) ls 12 title 'LOVM|#1, scale variation',\
sqrt(-1) ls 11 title 'LO|#1, scale variation',\
'MADatNLO.HwU' index 73 using (($1+$2)/2):($3 >= 0 ? sqrt(-1) : abs($3)):4 w yerrorbar ls 104 title '',\
'MADatNLO.HwU' index 73 using (($1+$2)/2):($3 >= 0 ? sqrt(-1) : abs($3)) ls 104 title '',\
'MADatNLO.HwU' index 73 using (($1+$2)/2):($3 < 0 ? sqrt(-1) : $3):4 w yerrorbar ls 4 title '',\
'MADatNLO.HwU' index 73 using (($1+$2)/2):($3 < 0 ? sqrt(-1) : $3) ls 4 title 'LOVMC|#1, central value, dynamical\_scale\_choice=10',\
'MADatNLO.HwU' index 72 using (($1+$2)/2):($3 >= 0 ? sqrt(-1) : abs($3)):4 w yerrorbar ls 103 title '',\
'MADatNLO.HwU' index 72 using (($1+$2)/2):($3 >= 0 ? sqrt(-1) : abs($3)) ls 103 title '',\
'MADatNLO.HwU' index 72 using (($1+$2)/2):($3 < 0 ? sqrt(-1) : $3):4 w yerrorbar ls 3 title '',\
'MADatNLO.HwU' index 72 using (($1+$2)/2):($3 < 0 ? sqrt(-1) : $3) ls 3 title 'LOC|#1, central value, dynamical\_scale\_choice=10',\
'MADatNLO.HwU' index 71 using (($1+$2)/2):($3 >= 0 ? sqrt(-1) : abs($3)):4 w yerrorbar ls 102 title '',\
'MADatNLO.HwU' index 71 using (($1+$2)/2):($3 >= 0 ? sqrt(-1) : abs($3)) ls 102 title '',\
'MADatNLO.HwU' index 71 using (($1+$2)/2):($3 < 0 ? sqrt(-1) : $3):4 w yerrorbar ls 2 title '',\
'MADatNLO.HwU' index 71 using (($1+$2)/2):($3 < 0 ? sqrt(-1) : $3) ls 2 title 'LOVM|#1, central value, dynamical\_scale\_choice=10',\
'MADatNLO.HwU' index 70 using (($1+$2)/2):($3 >= 0 ? sqrt(-1) : abs($3)):4 w yerrorbar ls 101 title '',\
'MADatNLO.HwU' index 70 using (($1+$2)/2):($3 >= 0 ? sqrt(-1) : abs($3)) ls 101 title '',\
'MADatNLO.HwU' index 70 using (($1+$2)/2):($3 < 0 ? sqrt(-1) : $3):4 w yerrorbar ls 1 title '',\
'MADatNLO.HwU' index 70 using (($1+$2)/2):($3 < 0 ? sqrt(-1) : $3) ls 1 title 'LO|#1, central value, dynamical\_scale\_choice=10'
#-- rendering subhistograms 'Relative scale and PDF uncertainty'
unset label
unset format
set yrange [-8.2156e-02:7.7715e-02]
set origin 0.0000e+00, 3.5000e-01
set size 1.0000e+00, 1.5000e-01
set mytics 2
set ytics auto
set format x ''
unset logscale y
set ylabel "LO|#1 rel.unc."
set label "Relative uncertainties w.r.t. central values" font ",9" front at graph 0.03, graph 0.13
plot \
'MADatNLO.HwU' index 73 using (($1+$2)/2):(safe($7,$3,1.0)-1.0) ls 14 title '',\
'MADatNLO.HwU' index 73 using (($1+$2)/2):(safe($6,$3,1.0)-1.0) ls 14 title '',\
'MADatNLO.HwU' index 72 using (($1+$2)/2):(safe($7,$3,1.0)-1.0) ls 13 title '',\
'MADatNLO.HwU' index 72 using (($1+$2)/2):(safe($6,$3,1.0)-1.0) ls 13 title '',\
'MADatNLO.HwU' index 71 using (($1+$2)/2):(safe($7,$3,1.0)-1.0) ls 12 title '',\
'MADatNLO.HwU' index 71 using (($1+$2)/2):(safe($6,$3,1.0)-1.0) ls 12 title '',\
'MADatNLO.HwU' index 70 using (($1+$2)/2):(safe($7,$3,1.0)-1.0) ls 11 title '',\
'MADatNLO.HwU' index 70 using (($1+$2)/2):(safe($6,$3,1.0)-1.0) ls 11 title '',\
0.0 ls 999 title '',\
'MADatNLO.HwU' index 73 using (($1+$2)/2):(0.0):(safe($4,$3,0.0)) w yerrorbar ls 4 title '',\
'MADatNLO.HwU' index 73 using (($1+$2)/2):(safe($5,$3,1.0)-1.0) ls 4 title '',\
'MADatNLO.HwU' index 72 using (($1+$2)/2):(0.0):(safe($4,$3,0.0)) w yerrorbar ls 3 title '',\
'MADatNLO.HwU' index 72 using (($1+$2)/2):(safe($5,$3,1.0)-1.0) ls 3 title '',\
'MADatNLO.HwU' index 71 using (($1+$2)/2):(0.0):(safe($4,$3,0.0)) w yerrorbar ls 2 title '',\
'MADatNLO.HwU' index 71 using (($1+$2)/2):(safe($5,$3,1.0)-1.0) ls 2 title '',\
'MADatNLO.HwU' index 70 using (($1+$2)/2):(0.0):(safe($4,$3,0.0)) w yerrorbar ls 1 title '',\
'MADatNLO.HwU' index 70 using (($1+$2)/2):(safe($5,$3,1.0)-1.0) ls 1 title ''
#-- rendering subhistograms '(LOVM|#1LOC|#1LOVMC|#1)/(LO|#1 central value) ratio'
unset label
unset format
set yrange [-2.7489e-01:1.1993e+00]
set origin 0.0000e+00, 2.0000e-01
set size 1.0000e+00, 1.5000e-01
set mytics 2
set ytics auto
set format x
unset logscale y
set ylabel "ratio w.r.t. LO|#1"
set label "(LOVM|#1LOC|#1LOVMC|#1)/(LO|#1 central value)" font ",9" at graph 0.03, graph 0.13
plot \
1.0 ls 999 title '',\
'MADatNLO.HwU' index 76 using (($1+$2)/2):7 ls 14 title '',\
'MADatNLO.HwU' index 76 using (($1+$2)/2):6 ls 14 title '',\
'MADatNLO.HwU' index 75 using (($1+$2)/2):7 ls 13 title '',\
'MADatNLO.HwU' index 75 using (($1+$2)/2):6 ls 13 title '',\
'MADatNLO.HwU' index 74 using (($1+$2)/2):7 ls 12 title '',\
'MADatNLO.HwU' index 74 using (($1+$2)/2):6 ls 12 title '',\
'MADatNLO.HwU' index 76 using (($1+$2)/2):5 ls 4 title '',\
'MADatNLO.HwU' index 76 using (($1+$2)/2):3:4 w yerrorbar ls 4 title '',\
'MADatNLO.HwU' index 76 using (($1+$2)/2):3 ls 4 title '',\
'MADatNLO.HwU' index 75 using (($1+$2)/2):5 ls 3 title '',\
'MADatNLO.HwU' index 75 using (($1+$2)/2):3:4 w yerrorbar ls 3 title '',\
'MADatNLO.HwU' index 75 using (($1+$2)/2):3 ls 3 title '',\
'MADatNLO.HwU' index 74 using (($1+$2)/2):5 ls 2 title '',\
'MADatNLO.HwU' index 74 using (($1+$2)/2):3:4 w yerrorbar ls 2 title '',\
'MADatNLO.HwU' index 74 using (($1+$2)/2):3 ls 2 title ''

unset label

################################################################################

################################################################################
### Rendering of the plot titled 'thetamum'
################################################################################

set multiplot
set label "thetamum" font ",13" at graph 0.04, graph 1.05
set xrange [0.0000e+00:3.1416e+00]
set bmargin 0 
set tmargin 0
set xtics nomirror
set ytics nomirror
set mytics 10
set xtics auto
set key horizontal noreverse maxcols 1 width -4 
set label front 'MadGraph5\_aMC\@NLO' font "Courier,11" rotate by 90 at graph 1.02, graph 0.04

#-- rendering subhistograms 'LO|#1 and LOVM|#1 results'

set format y '10^{%T}'
set yrange [2.4164e-05:3.4184e-01]
set origin 0.0000e+00, 5.0000e-01
set size 1.0000e+00, 4.0000e-01
set mytics 10
set ytics auto
set format x ''
set logscale y
set ylabel "{/Symbol s} per bin [pb]"

plot \
sqrt(-1) ls 14 title 'LOVMC|#1, scale variation',\
sqrt(-1) ls 13 title 'LOC|#1, scale variation',\
sqrt(-1) ls 12 title 'LOVM|#1, scale variation',\
sqrt(-1) ls 11 title 'LO|#1, scale variation',\
'MADatNLO.HwU' index 80 using (($1+$2)/2):($3 >= 0 ? sqrt(-1) : abs($3)):4 w yerrorbar ls 104 title '',\
'MADatNLO.HwU' index 80 using (($1+$2)/2):($3 >= 0 ? sqrt(-1) : abs($3)) ls 104 title '',\
'MADatNLO.HwU' index 80 using (($1+$2)/2):($3 < 0 ? sqrt(-1) : $3):4 w yerrorbar ls 4 title '',\
'MADatNLO.HwU' index 80 using (($1+$2)/2):($3 < 0 ? sqrt(-1) : $3) ls 4 title 'LOVMC|#1, central value, dynamical\_scale\_choice=10',\
'MADatNLO.HwU' index 79 using (($1+$2)/2):($3 >= 0 ? sqrt(-1) : abs($3)):4 w yerrorbar ls 103 title '',\
'MADatNLO.HwU' index 79 using (($1+$2)/2):($3 >= 0 ? sqrt(-1) : abs($3)) ls 103 title '',\
'MADatNLO.HwU' index 79 using (($1+$2)/2):($3 < 0 ? sqrt(-1) : $3):4 w yerrorbar ls 3 title '',\
'MADatNLO.HwU' index 79 using (($1+$2)/2):($3 < 0 ? sqrt(-1) : $3) ls 3 title 'LOC|#1, central value, dynamical\_scale\_choice=10',\
'MADatNLO.HwU' index 78 using (($1+$2)/2):($3 >= 0 ? sqrt(-1) : abs($3)):4 w yerrorbar ls 102 title '',\
'MADatNLO.HwU' index 78 using (($1+$2)/2):($3 >= 0 ? sqrt(-1) : abs($3)) ls 102 title '',\
'MADatNLO.HwU' index 78 using (($1+$2)/2):($3 < 0 ? sqrt(-1) : $3):4 w yerrorbar ls 2 title '',\
'MADatNLO.HwU' index 78 using (($1+$2)/2):($3 < 0 ? sqrt(-1) : $3) ls 2 title 'LOVM|#1, central value, dynamical\_scale\_choice=10',\
'MADatNLO.HwU' index 77 using (($1+$2)/2):($3 >= 0 ? sqrt(-1) : abs($3)):4 w yerrorbar ls 101 title '',\
'MADatNLO.HwU' index 77 using (($1+$2)/2):($3 >= 0 ? sqrt(-1) : abs($3)) ls 101 title '',\
'MADatNLO.HwU' index 77 using (($1+$2)/2):($3 < 0 ? sqrt(-1) : $3):4 w yerrorbar ls 1 title '',\
'MADatNLO.HwU' index 77 using (($1+$2)/2):($3 < 0 ? sqrt(-1) : $3) ls 1 title 'LO|#1, central value, dynamical\_scale\_choice=10'
#-- rendering subhistograms 'Relative scale and PDF uncertainty'
unset label
unset format
set yrange [-1.5013e-02:2.0501e-02]
set origin 0.0000e+00, 3.5000e-01
set size 1.0000e+00, 1.5000e-01
set mytics 2
set ytics auto
set format x ''
unset logscale y
set ylabel "LO|#1 rel.unc."
set label "Relative uncertainties w.r.t. central values" font ",9" front at graph 0.03, graph 0.13
plot \
'MADatNLO.HwU' index 80 using (($1+$2)/2):(safe($7,$3,1.0)-1.0) ls 14 title '',\
'MADatNLO.HwU' index 80 using (($1+$2)/2):(safe($6,$3,1.0)-1.0) ls 14 title '',\
'MADatNLO.HwU' index 79 using (($1+$2)/2):(safe($7,$3,1.0)-1.0) ls 13 title '',\
'MADatNLO.HwU' index 79 using (($1+$2)/2):(safe($6,$3,1.0)-1.0) ls 13 title '',\
'MADatNLO.HwU' index 78 using (($1+$2)/2):(safe($7,$3,1.0)-1.0) ls 12 title '',\
'MADatNLO.HwU' index 78 using (($1+$2)/2):(safe($6,$3,1.0)-1.0) ls 12 title '',\
'MADatNLO.HwU' index 77 using (($1+$2)/2):(safe($7,$3,1.0)-1.0) ls 11 title '',\
'MADatNLO.HwU' index 77 using (($1+$2)/2):(safe($6,$3,1.0)-1.0) ls 11 title '',\
0.0 ls 999 title '',\
'MADatNLO.HwU' index 80 using (($1+$2)/2):(0.0):(safe($4,$3,0.0)) w yerrorbar ls 4 title '',\
'MADatNLO.HwU' index 80 using (($1+$2)/2):(safe($5,$3,1.0)-1.0) ls 4 title '',\
'MADatNLO.HwU' index 79 using (($1+$2)/2):(0.0):(safe($4,$3,0.0)) w yerrorbar ls 3 title '',\
'MADatNLO.HwU' index 79 using (($1+$2)/2):(safe($5,$3,1.0)-1.0) ls 3 title '',\
'MADatNLO.HwU' index 78 using (($1+$2)/2):(0.0):(safe($4,$3,0.0)) w yerrorbar ls 2 title '',\
'MADatNLO.HwU' index 78 using (($1+$2)/2):(safe($5,$3,1.0)-1.0) ls 2 title '',\
'MADatNLO.HwU' index 77 using (($1+$2)/2):(0.0):(safe($4,$3,0.0)) w yerrorbar ls 1 title '',\
'MADatNLO.HwU' index 77 using (($1+$2)/2):(safe($5,$3,1.0)-1.0) ls 1 title ''
#-- rendering subhistograms '(LOVM|#1LOC|#1LOVMC|#1)/(LO|#1 central value) ratio'
unset label
unset format
set yrange [-2.5758e-01:1.1964e+00]
set origin 0.0000e+00, 2.0000e-01
set size 1.0000e+00, 1.5000e-01
set mytics 2
set ytics auto
set format x
unset logscale y
set ylabel "ratio w.r.t. LO|#1"
set label "(LOVM|#1LOC|#1LOVMC|#1)/(LO|#1 central value)" font ",9" at graph 0.03, graph 0.13
plot \
1.0 ls 999 title '',\
'MADatNLO.HwU' index 83 using (($1+$2)/2):7 ls 14 title '',\
'MADatNLO.HwU' index 83 using (($1+$2)/2):6 ls 14 title '',\
'MADatNLO.HwU' index 82 using (($1+$2)/2):7 ls 13 title '',\
'MADatNLO.HwU' index 82 using (($1+$2)/2):6 ls 13 title '',\
'MADatNLO.HwU' index 81 using (($1+$2)/2):7 ls 12 title '',\
'MADatNLO.HwU' index 81 using (($1+$2)/2):6 ls 12 title '',\
'MADatNLO.HwU' index 83 using (($1+$2)/2):5 ls 4 title '',\
'MADatNLO.HwU' index 83 using (($1+$2)/2):3:4 w yerrorbar ls 4 title '',\
'MADatNLO.HwU' index 83 using (($1+$2)/2):3 ls 4 title '',\
'MADatNLO.HwU' index 82 using (($1+$2)/2):5 ls 3 title '',\
'MADatNLO.HwU' index 82 using (($1+$2)/2):3:4 w yerrorbar ls 3 title '',\
'MADatNLO.HwU' index 82 using (($1+$2)/2):3 ls 3 title '',\
'MADatNLO.HwU' index 81 using (($1+$2)/2):5 ls 2 title '',\
'MADatNLO.HwU' index 81 using (($1+$2)/2):3:4 w yerrorbar ls 2 title '',\
'MADatNLO.HwU' index 81 using (($1+$2)/2):3 ls 2 title ''

unset label

################################################################################

################################################################################
### Rendering of the plot titled '2mu2top invm'
################################################################################

set multiplot
set label "2mu2top invm" font ",13" at graph 0.04, graph 1.05
set xrange [1.2000e+02:1.0200e+03]
set bmargin 0 
set tmargin 0
set xtics nomirror
set ytics nomirror
set mytics 10
set xtics auto
set key horizontal noreverse maxcols 1 width -4 
set label front 'MadGraph5\_aMC\@NLO' font "Courier,11" rotate by 90 at graph 1.02, graph 0.04

#-- rendering subhistograms 'LO|#1 and LOVM|#1 results'

set format y '10^{%T}'
set yrange [1.4269e-12:1.4047e+00]
set origin 0.0000e+00, 5.0000e-01
set size 1.0000e+00, 4.0000e-01
set mytics 10
set ytics auto
set format x ''
set logscale y
set ylabel "{/Symbol s} per bin [pb]"

plot \
sqrt(-1) ls 14 title 'LOVMC|#1, scale variation',\
sqrt(-1) ls 13 title 'LOC|#1, scale variation',\
sqrt(-1) ls 12 title 'LOVM|#1, scale variation',\
sqrt(-1) ls 11 title 'LO|#1, scale variation',\
'MADatNLO.HwU' index 87 using (($1+$2)/2):($3 >= 0 ? sqrt(-1) : abs($3)):4 w yerrorbar ls 104 title '',\
'MADatNLO.HwU' index 87 using (($1+$2)/2):($3 >= 0 ? sqrt(-1) : abs($3)) ls 104 title '',\
'MADatNLO.HwU' index 87 using (($1+$2)/2):($3 < 0 ? sqrt(-1) : $3):4 w yerrorbar ls 4 title '',\
'MADatNLO.HwU' index 87 using (($1+$2)/2):($3 < 0 ? sqrt(-1) : $3) ls 4 title 'LOVMC|#1, central value, dynamical\_scale\_choice=10',\
'MADatNLO.HwU' index 86 using (($1+$2)/2):($3 >= 0 ? sqrt(-1) : abs($3)):4 w yerrorbar ls 103 title '',\
'MADatNLO.HwU' index 86 using (($1+$2)/2):($3 >= 0 ? sqrt(-1) : abs($3)) ls 103 title '',\
'MADatNLO.HwU' index 86 using (($1+$2)/2):($3 < 0 ? sqrt(-1) : $3):4 w yerrorbar ls 3 title '',\
'MADatNLO.HwU' index 86 using (($1+$2)/2):($3 < 0 ? sqrt(-1) : $3) ls 3 title 'LOC|#1, central value, dynamical\_scale\_choice=10',\
'MADatNLO.HwU' index 85 using (($1+$2)/2):($3 >= 0 ? sqrt(-1) : abs($3)):4 w yerrorbar ls 102 title '',\
'MADatNLO.HwU' index 85 using (($1+$2)/2):($3 >= 0 ? sqrt(-1) : abs($3)) ls 102 title '',\
'MADatNLO.HwU' index 85 using (($1+$2)/2):($3 < 0 ? sqrt(-1) : $3):4 w yerrorbar ls 2 title '',\
'MADatNLO.HwU' index 85 using (($1+$2)/2):($3 < 0 ? sqrt(-1) : $3) ls 2 title 'LOVM|#1, central value, dynamical\_scale\_choice=10',\
'MADatNLO.HwU' index 84 using (($1+$2)/2):($3 >= 0 ? sqrt(-1) : abs($3)):4 w yerrorbar ls 101 title '',\
'MADatNLO.HwU' index 84 using (($1+$2)/2):($3 >= 0 ? sqrt(-1) : abs($3)) ls 101 title '',\
'MADatNLO.HwU' index 84 using (($1+$2)/2):($3 < 0 ? sqrt(-1) : $3):4 w yerrorbar ls 1 title '',\
'MADatNLO.HwU' index 84 using (($1+$2)/2):($3 < 0 ? sqrt(-1) : $3) ls 1 title 'LO|#1, central value, dynamical\_scale\_choice=10'
#-- rendering subhistograms 'Relative scale and PDF uncertainty'
unset label
unset format
set yrange [-2.3319e-02:2.2786e-02]
set origin 0.0000e+00, 3.5000e-01
set size 1.0000e+00, 1.5000e-01
set mytics 2
set ytics auto
set format x ''
unset logscale y
set ylabel "LO|#1 rel.unc."
set label "Relative uncertainties w.r.t. central values" font ",9" front at graph 0.03, graph 0.13
plot \
'MADatNLO.HwU' index 87 using (($1+$2)/2):(safe($7,$3,1.0)-1.0) ls 14 title '',\
'MADatNLO.HwU' index 87 using (($1+$2)/2):(safe($6,$3,1.0)-1.0) ls 14 title '',\
'MADatNLO.HwU' index 86 using (($1+$2)/2):(safe($7,$3,1.0)-1.0) ls 13 title '',\
'MADatNLO.HwU' index 86 using (($1+$2)/2):(safe($6,$3,1.0)-1.0) ls 13 title '',\
'MADatNLO.HwU' index 85 using (($1+$2)/2):(safe($7,$3,1.0)-1.0) ls 12 title '',\
'MADatNLO.HwU' index 85 using (($1+$2)/2):(safe($6,$3,1.0)-1.0) ls 12 title '',\
'MADatNLO.HwU' index 84 using (($1+$2)/2):(safe($7,$3,1.0)-1.0) ls 11 title '',\
'MADatNLO.HwU' index 84 using (($1+$2)/2):(safe($6,$3,1.0)-1.0) ls 11 title '',\
0.0 ls 999 title '',\
'MADatNLO.HwU' index 87 using (($1+$2)/2):(0.0):(safe($4,$3,0.0)) w yerrorbar ls 4 title '',\
'MADatNLO.HwU' index 87 using (($1+$2)/2):(safe($5,$3,1.0)-1.0) ls 4 title '',\
'MADatNLO.HwU' index 86 using (($1+$2)/2):(0.0):(safe($4,$3,0.0)) w yerrorbar ls 3 title '',\
'MADatNLO.HwU' index 86 using (($1+$2)/2):(safe($5,$3,1.0)-1.0) ls 3 title '',\
'MADatNLO.HwU' index 85 using (($1+$2)/2):(0.0):(safe($4,$3,0.0)) w yerrorbar ls 2 title '',\
'MADatNLO.HwU' index 85 using (($1+$2)/2):(safe($5,$3,1.0)-1.0) ls 2 title '',\
'MADatNLO.HwU' index 84 using (($1+$2)/2):(0.0):(safe($4,$3,0.0)) w yerrorbar ls 1 title '',\
'MADatNLO.HwU' index 84 using (($1+$2)/2):(safe($5,$3,1.0)-1.0) ls 1 title ''
#-- rendering subhistograms '(LOVM|#1LOC|#1LOVMC|#1)/(LO|#1 central value) ratio'
unset label
unset format
set yrange [-5.0272e-01:1.1986e+00]
set origin 0.0000e+00, 2.0000e-01
set size 1.0000e+00, 1.5000e-01
set mytics 2
set ytics auto
set format x
unset logscale y
set ylabel "ratio w.r.t. LO|#1"
set label "(LOVM|#1LOC|#1LOVMC|#1)/(LO|#1 central value)" font ",9" at graph 0.03, graph 0.13
plot \
1.0 ls 999 title '',\
'MADatNLO.HwU' index 90 using (($1+$2)/2):7 ls 14 title '',\
'MADatNLO.HwU' index 90 using (($1+$2)/2):6 ls 14 title '',\
'MADatNLO.HwU' index 89 using (($1+$2)/2):7 ls 13 title '',\
'MADatNLO.HwU' index 89 using (($1+$2)/2):6 ls 13 title '',\
'MADatNLO.HwU' index 88 using (($1+$2)/2):7 ls 12 title '',\
'MADatNLO.HwU' index 88 using (($1+$2)/2):6 ls 12 title '',\
'MADatNLO.HwU' index 90 using (($1+$2)/2):5 ls 4 title '',\
'MADatNLO.HwU' index 90 using (($1+$2)/2):3:4 w yerrorbar ls 4 title '',\
'MADatNLO.HwU' index 90 using (($1+$2)/2):3 ls 4 title '',\
'MADatNLO.HwU' index 89 using (($1+$2)/2):5 ls 3 title '',\
'MADatNLO.HwU' index 89 using (($1+$2)/2):3:4 w yerrorbar ls 3 title '',\
'MADatNLO.HwU' index 89 using (($1+$2)/2):3 ls 3 title '',\
'MADatNLO.HwU' index 88 using (($1+$2)/2):5 ls 2 title '',\
'MADatNLO.HwU' index 88 using (($1+$2)/2):3:4 w yerrorbar ls 2 title '',\
'MADatNLO.HwU' index 88 using (($1+$2)/2):3 ls 2 title ''

unset label

################################################################################

################################################################################
### Rendering of the plot titled '2mu2top rap'
################################################################################

set multiplot
set label "2mu2top rap" font ",13" at graph 0.04, graph 1.05
set xrange [-3.0000e+00:3.0000e+00]
set bmargin 0 
set tmargin 0
set xtics nomirror
set ytics nomirror
set mytics 10
set xtics auto
set key horizontal noreverse maxcols 1 width -4 
set label front 'MadGraph5\_aMC\@NLO' font "Courier,11" rotate by 90 at graph 1.02, graph 0.04

#-- rendering subhistograms 'LO|#1 and LOVM|#1 results'

set format y '10^{%T}'
set yrange [2.1001e-15:2.3354e-02]
set origin 0.0000e+00, 5.0000e-01
set size 1.0000e+00, 4.0000e-01
set mytics 10
set ytics auto
set format x ''
set logscale y
set ylabel "{/Symbol s} per bin [pb]"

plot \
sqrt(-1) ls 14 title 'LOVMC|#1, scale variation',\
sqrt(-1) ls 13 title 'LOC|#1, scale variation',\
sqrt(-1) ls 12 title 'LOVM|#1, scale variation',\
sqrt(-1) ls 11 title 'LO|#1, scale variation',\
'MADatNLO.HwU' index 94 using (($1+$2)/2):($3 >= 0 ? sqrt(-1) : abs($3)):4 w yerrorbar ls 104 title '',\
'MADatNLO.HwU' index 94 using (($1+$2)/2):($3 >= 0 ? sqrt(-1) : abs($3)) ls 104 title '',\
'MADatNLO.HwU' index 94 using (($1+$2)/2):($3 < 0 ? sqrt(-1) : $3):4 w yerrorbar ls 4 title '',\
'MADatNLO.HwU' index 94 using (($1+$2)/2):($3 < 0 ? sqrt(-1) : $3) ls 4 title 'LOVMC|#1, central value, dynamical\_scale\_choice=10',\
'MADatNLO.HwU' index 93 using (($1+$2)/2):($3 >= 0 ? sqrt(-1) : abs($3)):4 w yerrorbar ls 103 title '',\
'MADatNLO.HwU' index 93 using (($1+$2)/2):($3 >= 0 ? sqrt(-1) : abs($3)) ls 103 title '',\
'MADatNLO.HwU' index 93 using (($1+$2)/2):($3 < 0 ? sqrt(-1) : $3):4 w yerrorbar ls 3 title '',\
'MADatNLO.HwU' index 93 using (($1+$2)/2):($3 < 0 ? sqrt(-1) : $3) ls 3 title 'LOC|#1, central value, dynamical\_scale\_choice=10',\
'MADatNLO.HwU' index 92 using (($1+$2)/2):($3 >= 0 ? sqrt(-1) : abs($3)):4 w yerrorbar ls 102 title '',\
'MADatNLO.HwU' index 92 using (($1+$2)/2):($3 >= 0 ? sqrt(-1) : abs($3)) ls 102 title '',\
'MADatNLO.HwU' index 92 using (($1+$2)/2):($3 < 0 ? sqrt(-1) : $3):4 w yerrorbar ls 2 title '',\
'MADatNLO.HwU' index 92 using (($1+$2)/2):($3 < 0 ? sqrt(-1) : $3) ls 2 title 'LOVM|#1, central value, dynamical\_scale\_choice=10',\
'MADatNLO.HwU' index 91 using (($1+$2)/2):($3 >= 0 ? sqrt(-1) : abs($3)):4 w yerrorbar ls 101 title '',\
'MADatNLO.HwU' index 91 using (($1+$2)/2):($3 >= 0 ? sqrt(-1) : abs($3)) ls 101 title '',\
'MADatNLO.HwU' index 91 using (($1+$2)/2):($3 < 0 ? sqrt(-1) : $3):4 w yerrorbar ls 1 title '',\
'MADatNLO.HwU' index 91 using (($1+$2)/2):($3 < 0 ? sqrt(-1) : $3) ls 1 title 'LO|#1, central value, dynamical\_scale\_choice=10'
#-- rendering subhistograms 'Relative scale and PDF uncertainty'
unset label
unset format
set yrange [-1.4804e-01:1.4196e-01]
set origin 0.0000e+00, 3.5000e-01
set size 1.0000e+00, 1.5000e-01
set mytics 2
set ytics auto
set format x ''
unset logscale y
set ylabel "LO|#1 rel.unc."
set label "Relative uncertainties w.r.t. central values" font ",9" front at graph 0.03, graph 0.13
plot \
'MADatNLO.HwU' index 94 using (($1+$2)/2):(safe($7,$3,1.0)-1.0) ls 14 title '',\
'MADatNLO.HwU' index 94 using (($1+$2)/2):(safe($6,$3,1.0)-1.0) ls 14 title '',\
'MADatNLO.HwU' index 93 using (($1+$2)/2):(safe($7,$3,1.0)-1.0) ls 13 title '',\
'MADatNLO.HwU' index 93 using (($1+$2)/2):(safe($6,$3,1.0)-1.0) ls 13 title '',\
'MADatNLO.HwU' index 92 using (($1+$2)/2):(safe($7,$3,1.0)-1.0) ls 12 title '',\
'MADatNLO.HwU' index 92 using (($1+$2)/2):(safe($6,$3,1.0)-1.0) ls 12 title '',\
'MADatNLO.HwU' index 91 using (($1+$2)/2):(safe($7,$3,1.0)-1.0) ls 11 title '',\
'MADatNLO.HwU' index 91 using (($1+$2)/2):(safe($6,$3,1.0)-1.0) ls 11 title '',\
0.0 ls 999 title '',\
'MADatNLO.HwU' index 94 using (($1+$2)/2):(0.0):(safe($4,$3,0.0)) w yerrorbar ls 4 title '',\
'MADatNLO.HwU' index 94 using (($1+$2)/2):(safe($5,$3,1.0)-1.0) ls 4 title '',\
'MADatNLO.HwU' index 93 using (($1+$2)/2):(0.0):(safe($4,$3,0.0)) w yerrorbar ls 3 title '',\
'MADatNLO.HwU' index 93 using (($1+$2)/2):(safe($5,$3,1.0)-1.0) ls 3 title '',\
'MADatNLO.HwU' index 92 using (($1+$2)/2):(0.0):(safe($4,$3,0.0)) w yerrorbar ls 2 title '',\
'MADatNLO.HwU' index 92 using (($1+$2)/2):(safe($5,$3,1.0)-1.0) ls 2 title '',\
'MADatNLO.HwU' index 91 using (($1+$2)/2):(0.0):(safe($4,$3,0.0)) w yerrorbar ls 1 title '',\
'MADatNLO.HwU' index 91 using (($1+$2)/2):(safe($5,$3,1.0)-1.0) ls 1 title ''
#-- rendering subhistograms '(LOVM|#1LOC|#1LOVMC|#1)/(LO|#1 central value) ratio'
unset label
unset format
set yrange [-5.2937e-01:1.2069e+00]
set origin 0.0000e+00, 2.0000e-01
set size 1.0000e+00, 1.5000e-01
set mytics 2
set ytics auto
set format x
unset logscale y
set ylabel "ratio w.r.t. LO|#1"
set label "(LOVM|#1LOC|#1LOVMC|#1)/(LO|#1 central value)" font ",9" at graph 0.03, graph 0.13
plot \
1.0 ls 999 title '',\
'MADatNLO.HwU' index 97 using (($1+$2)/2):7 ls 14 title '',\
'MADatNLO.HwU' index 97 using (($1+$2)/2):6 ls 14 title '',\
'MADatNLO.HwU' index 96 using (($1+$2)/2):7 ls 13 title '',\
'MADatNLO.HwU' index 96 using (($1+$2)/2):6 ls 13 title '',\
'MADatNLO.HwU' index 95 using (($1+$2)/2):7 ls 12 title '',\
'MADatNLO.HwU' index 95 using (($1+$2)/2):6 ls 12 title '',\
'MADatNLO.HwU' index 97 using (($1+$2)/2):5 ls 4 title '',\
'MADatNLO.HwU' index 97 using (($1+$2)/2):3:4 w yerrorbar ls 4 title '',\
'MADatNLO.HwU' index 97 using (($1+$2)/2):3 ls 4 title '',\
'MADatNLO.HwU' index 96 using (($1+$2)/2):5 ls 3 title '',\
'MADatNLO.HwU' index 96 using (($1+$2)/2):3:4 w yerrorbar ls 3 title '',\
'MADatNLO.HwU' index 96 using (($1+$2)/2):3 ls 3 title '',\
'MADatNLO.HwU' index 95 using (($1+$2)/2):5 ls 2 title '',\
'MADatNLO.HwU' index 95 using (($1+$2)/2):3:4 w yerrorbar ls 2 title '',\
'MADatNLO.HwU' index 95 using (($1+$2)/2):3 ls 2 title ''

unset label

################################################################################

################################################################################
### Rendering of the plot titled '2mu2top pt'
################################################################################

set multiplot
set label "2mu2top pt" font ",13" at graph 0.04, graph 1.05
set xrange [0.0000e+00:6.0000e+01]
set bmargin 0 
set tmargin 0
set xtics nomirror
set ytics nomirror
set mytics 10
set xtics auto
set key horizontal noreverse maxcols 1 width -4 
set label front 'MadGraph5\_aMC\@NLO' font "Courier,11" rotate by 90 at graph 1.02, graph 0.04

#-- rendering subhistograms 'LO|#1 and LOVM|#1 results'

set format y '10^{%T}'
set yrange [1.0908e-01:1.4059e+00]
set origin 0.0000e+00, 5.0000e-01
set size 1.0000e+00, 4.0000e-01
set mytics 10
set ytics auto
set format x ''
set logscale y
set ylabel "{/Symbol s} per bin [pb]"

plot \
sqrt(-1) ls 14 title 'LOVMC|#1, scale variation',\
sqrt(-1) ls 13 title 'LOC|#1, scale variation',\
sqrt(-1) ls 12 title 'LOVM|#1, scale variation',\
sqrt(-1) ls 11 title 'LO|#1, scale variation',\
'MADatNLO.HwU' index 101 using (($1+$2)/2):($3 >= 0 ? sqrt(-1) : abs($3)):4 w yerrorbar ls 104 title '',\
'MADatNLO.HwU' index 101 using (($1+$2)/2):($3 >= 0 ? sqrt(-1) : abs($3)) ls 104 title '',\
'MADatNLO.HwU' index 101 using (($1+$2)/2):($3 < 0 ? sqrt(-1) : $3):4 w yerrorbar ls 4 title '',\
'MADatNLO.HwU' index 101 using (($1+$2)/2):($3 < 0 ? sqrt(-1) : $3) ls 4 title 'LOVMC|#1, central value, dynamical\_scale\_choice=10',\
'MADatNLO.HwU' index 100 using (($1+$2)/2):($3 >= 0 ? sqrt(-1) : abs($3)):4 w yerrorbar ls 103 title '',\
'MADatNLO.HwU' index 100 using (($1+$2)/2):($3 >= 0 ? sqrt(-1) : abs($3)) ls 103 title '',\
'MADatNLO.HwU' index 100 using (($1+$2)/2):($3 < 0 ? sqrt(-1) : $3):4 w yerrorbar ls 3 title '',\
'MADatNLO.HwU' index 100 using (($1+$2)/2):($3 < 0 ? sqrt(-1) : $3) ls 3 title 'LOC|#1, central value, dynamical\_scale\_choice=10',\
'MADatNLO.HwU' index 99 using (($1+$2)/2):($3 >= 0 ? sqrt(-1) : abs($3)):4 w yerrorbar ls 102 title '',\
'MADatNLO.HwU' index 99 using (($1+$2)/2):($3 >= 0 ? sqrt(-1) : abs($3)) ls 102 title '',\
'MADatNLO.HwU' index 99 using (($1+$2)/2):($3 < 0 ? sqrt(-1) : $3):4 w yerrorbar ls 2 title '',\
'MADatNLO.HwU' index 99 using (($1+$2)/2):($3 < 0 ? sqrt(-1) : $3) ls 2 title 'LOVM|#1, central value, dynamical\_scale\_choice=10',\
'MADatNLO.HwU' index 98 using (($1+$2)/2):($3 >= 0 ? sqrt(-1) : abs($3)):4 w yerrorbar ls 101 title '',\
'MADatNLO.HwU' index 98 using (($1+$2)/2):($3 >= 0 ? sqrt(-1) : abs($3)) ls 101 title '',\
'MADatNLO.HwU' index 98 using (($1+$2)/2):($3 < 0 ? sqrt(-1) : $3):4 w yerrorbar ls 1 title '',\
'MADatNLO.HwU' index 98 using (($1+$2)/2):($3 < 0 ? sqrt(-1) : $3) ls 1 title 'LO|#1, central value, dynamical\_scale\_choice=10'
#-- rendering subhistograms 'Relative scale and PDF uncertainty'
unset label
unset format
set yrange [-7.4366e-03:1.3392e-02]
set origin 0.0000e+00, 3.5000e-01
set size 1.0000e+00, 1.5000e-01
set mytics 2
set ytics auto
set format x ''
unset logscale y
set ylabel "LO|#1 rel.unc."
set label "Relative uncertainties w.r.t. central values" font ",9" front at graph 0.03, graph 0.13
plot \
'MADatNLO.HwU' index 101 using (($1+$2)/2):(safe($7,$3,1.0)-1.0) ls 14 title '',\
'MADatNLO.HwU' index 101 using (($1+$2)/2):(safe($6,$3,1.0)-1.0) ls 14 title '',\
'MADatNLO.HwU' index 100 using (($1+$2)/2):(safe($7,$3,1.0)-1.0) ls 13 title '',\
'MADatNLO.HwU' index 100 using (($1+$2)/2):(safe($6,$3,1.0)-1.0) ls 13 title '',\
'MADatNLO.HwU' index 99 using (($1+$2)/2):(safe($7,$3,1.0)-1.0) ls 12 title '',\
'MADatNLO.HwU' index 99 using (($1+$2)/2):(safe($6,$3,1.0)-1.0) ls 12 title '',\
'MADatNLO.HwU' index 98 using (($1+$2)/2):(safe($7,$3,1.0)-1.0) ls 11 title '',\
'MADatNLO.HwU' index 98 using (($1+$2)/2):(safe($6,$3,1.0)-1.0) ls 11 title '',\
0.0 ls 999 title '',\
'MADatNLO.HwU' index 101 using (($1+$2)/2):(0.0):(safe($4,$3,0.0)) w yerrorbar ls 4 title '',\
'MADatNLO.HwU' index 101 using (($1+$2)/2):(safe($5,$3,1.0)-1.0) ls 4 title '',\
'MADatNLO.HwU' index 100 using (($1+$2)/2):(0.0):(safe($4,$3,0.0)) w yerrorbar ls 3 title '',\
'MADatNLO.HwU' index 100 using (($1+$2)/2):(safe($5,$3,1.0)-1.0) ls 3 title '',\
'MADatNLO.HwU' index 99 using (($1+$2)/2):(0.0):(safe($4,$3,0.0)) w yerrorbar ls 2 title '',\
'MADatNLO.HwU' index 99 using (($1+$2)/2):(safe($5,$3,1.0)-1.0) ls 2 title '',\
'MADatNLO.HwU' index 98 using (($1+$2)/2):(0.0):(safe($4,$3,0.0)) w yerrorbar ls 1 title '',\
'MADatNLO.HwU' index 98 using (($1+$2)/2):(safe($5,$3,1.0)-1.0) ls 1 title ''
#-- rendering subhistograms '(LOVM|#1LOC|#1LOVMC|#1)/(LO|#1 central value) ratio'
unset label
unset format
set yrange [2.2909e-01:1.6147e+00]
set origin 0.0000e+00, 2.0000e-01
set size 1.0000e+00, 1.5000e-01
set mytics 2
set ytics auto
set format x
unset logscale y
set ylabel "ratio w.r.t. LO|#1"
set label "(LOVM|#1LOC|#1LOVMC|#1)/(LO|#1 central value)" font ",9" at graph 0.03, graph 0.13
plot \
1.0 ls 999 title '',\
'MADatNLO.HwU' index 104 using (($1+$2)/2):7 ls 14 title '',\
'MADatNLO.HwU' index 104 using (($1+$2)/2):6 ls 14 title '',\
'MADatNLO.HwU' index 103 using (($1+$2)/2):7 ls 13 title '',\
'MADatNLO.HwU' index 103 using (($1+$2)/2):6 ls 13 title '',\
'MADatNLO.HwU' index 102 using (($1+$2)/2):7 ls 12 title '',\
'MADatNLO.HwU' index 102 using (($1+$2)/2):6 ls 12 title '',\
'MADatNLO.HwU' index 104 using (($1+$2)/2):5 ls 4 title '',\
'MADatNLO.HwU' index 104 using (($1+$2)/2):3:4 w yerrorbar ls 4 title '',\
'MADatNLO.HwU' index 104 using (($1+$2)/2):3 ls 4 title '',\
'MADatNLO.HwU' index 103 using (($1+$2)/2):5 ls 3 title '',\
'MADatNLO.HwU' index 103 using (($1+$2)/2):3:4 w yerrorbar ls 3 title '',\
'MADatNLO.HwU' index 103 using (($1+$2)/2):3 ls 3 title '',\
'MADatNLO.HwU' index 102 using (($1+$2)/2):5 ls 2 title '',\
'MADatNLO.HwU' index 102 using (($1+$2)/2):3:4 w yerrorbar ls 2 title '',\
'MADatNLO.HwU' index 102 using (($1+$2)/2):3 ls 2 title ''

unset label

################################################################################
unset multiplot
!ps2pdf "MADatNLO.ps" &> /dev/null
